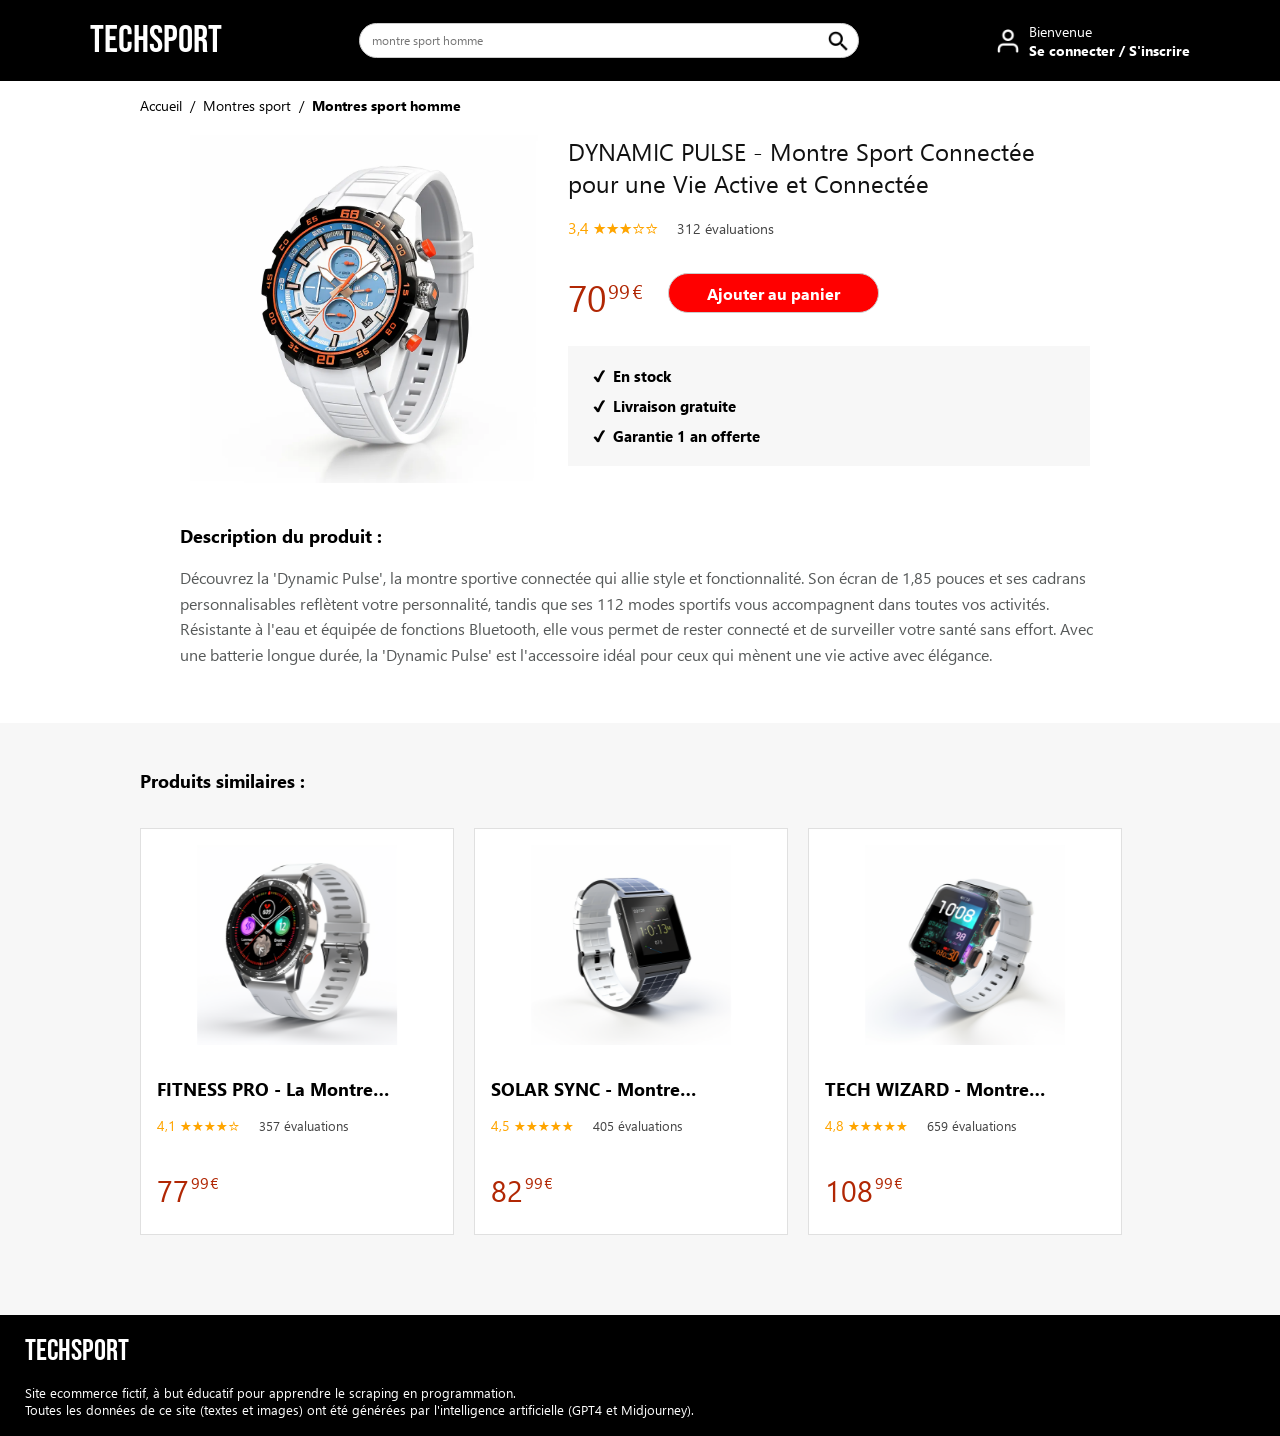

Here is the Python script that generated this plot:
<!DOCTYPE html><html lang="fr"><head><style type="text/css">*[style*='font-family: ".Aqua Kana", monospace']{font-family: monospace !important}
*[style*='font-family: ".Aqua Kana", sans-serif']{font-family: sans-serif !important}
*[style*='font-family: ".Aqua Kana", serif']{font-family: serif !important}
*[style*='font-family: ".Helvetica LT MM", monospace']{font-family: monospace !important}
*[style*='font-family: ".Helvetica LT MM", sans-serif']{font-family: sans-serif !important}
*[style*='font-family: ".Helvetica LT MM", serif']{font-family: serif !important}
*[style*='font-family: ".Times LT MM", monospace']{font-family: monospace !important}
*[style*='font-family: ".Times LT MM", sans-serif']{font-family: sans-serif !important}
*[style*='font-family: ".Times LT MM", serif']{font-family: serif !important}
*[style*='font-family: 18thCentury, monospace']{font-family: monospace !important}
*[style*='font-family: 18thCentury, sans-serif']{font-family: sans-serif !important}
*[style*='font-family: 18thCentury, serif']{font-family: serif !important}
*[style*='font-family: 8514oem, monospace']{font-family: monospace !important}
*[style*='font-family: 8514oem, sans-serif']{font-family: sans-serif !important}
*[style*='font-family: 8514oem, serif']{font-family: serif !important}
*[style*='font-family: "AR BERKLEY", monospace']{font-family: monospace !important}
*[style*='font-family: "AR BERKLEY", sans-serif']{font-family: sans-serif !important}
*[style*='font-family: "AR BERKLEY", serif']{font-family: serif !important}
*[style*='font-family: "AR JULIAN", monospace']{font-family: monospace !important}
*[style*='font-family: "AR JULIAN", sans-serif']{font-family: sans-serif !important}
*[style*='font-family: "AR JULIAN", serif']{font-family: serif !important}
*[style*='font-family: "AR PL UKai CN", monospace']{font-family: monospace !important}
*[style*='font-family: "AR PL UKai CN", sans-serif']{font-family: sans-serif !important}
*[style*='font-family: "AR PL UKai CN", serif']{font-family: serif !important}
*[style*='font-family: "AR PL UMing CN", monospace']{font-family: monospace !important}
*[style*='font-family: "AR PL UMing CN", sans-serif']{font-family: sans-serif !important}
*[style*='font-family: "AR PL UMing CN", serif']{font-family: serif !important}
*[style*='font-family: "AR PL UMing HK", monospace']{font-family: monospace !important}
*[style*='font-family: "AR PL UMing HK", sans-serif']{font-family: sans-serif !important}
*[style*='font-family: "AR PL UMing HK", serif']{font-family: serif !important}
*[style*='font-family: "AR PL UMing TW", monospace']{font-family: monospace !important}
*[style*='font-family: "AR PL UMing TW", sans-serif']{font-family: sans-serif !important}
*[style*='font-family: "AR PL UMing TW", serif']{font-family: serif !important}
*[style*='font-family: "AR PL UMing TW MBE", monospace']{font-family: monospace !important}
*[style*='font-family: "AR PL UMing TW MBE", sans-serif']{font-family: sans-serif !important}
*[style*='font-family: "AR PL UMing TW MBE", serif']{font-family: serif !important}
*[style*='font-family: Aakar, monospace']{font-family: monospace !important}
*[style*='font-family: Aakar, sans-serif']{font-family: sans-serif !important}
*[style*='font-family: Aakar, serif']{font-family: serif !important}
*[style*='font-family: "Abadi MT Condensed Extra Bold", monospace']{font-family: monospace !important}
*[style*='font-family: "Abadi MT Condensed Extra Bold", sans-serif']{font-family: sans-serif !important}
*[style*='font-family: "Abadi MT Condensed Extra Bold", serif']{font-family: serif !important}
*[style*='font-family: "Abadi MT Condensed Light", monospace']{font-family: monospace !important}
*[style*='font-family: "Abadi MT Condensed Light", sans-serif']{font-family: sans-serif !important}
*[style*='font-family: "Abadi MT Condensed Light", serif']{font-family: serif !important}
*[style*='font-family: "Abyssinica SIL", monospace']{font-family: monospace !important}
*[style*='font-family: "Abyssinica SIL", sans-serif']{font-family: sans-serif !important}
*[style*='font-family: "Abyssinica SIL", serif']{font-family: serif !important}
*[style*='font-family: AcmeFont, monospace']{font-family: monospace !important}
*[style*='font-family: AcmeFont, sans-serif']{font-family: sans-serif !important}
*[style*='font-family: AcmeFont, serif']{font-family: serif !important}
*[style*='font-family: "Adobe Arabic", monospace']{font-family: monospace !important}
*[style*='font-family: "Adobe Arabic", sans-serif']{font-family: sans-serif !important}
*[style*='font-family: "Adobe Arabic", serif']{font-family: serif !important}
*[style*='font-family: "Agency FB", monospace']{font-family: monospace !important}
*[style*='font-family: "Agency FB", sans-serif']{font-family: sans-serif !important}
*[style*='font-family: "Agency FB", serif']{font-family: serif !important}
*[style*='font-family: Aharoni, monospace']{font-family: monospace !important}
*[style*='font-family: Aharoni, sans-serif']{font-family: sans-serif !important}
*[style*='font-family: Aharoni, serif']{font-family: serif !important}
*[style*='font-family: "Aharoni Bold", monospace']{font-family: monospace !important}
*[style*='font-family: "Aharoni Bold", sans-serif']{font-family: sans-serif !important}
*[style*='font-family: "Aharoni Bold", serif']{font-family: serif !important}
*[style*='font-family: "Al Bayan", monospace']{font-family: monospace !important}
*[style*='font-family: "Al Bayan", sans-serif']{font-family: sans-serif !important}
*[style*='font-family: "Al Bayan", serif']{font-family: serif !important}
*[style*='font-family: "Al Bayan Bold", monospace']{font-family: monospace !important}
*[style*='font-family: "Al Bayan Bold", sans-serif']{font-family: sans-serif !important}
*[style*='font-family: "Al Bayan Bold", serif']{font-family: serif !important}
*[style*='font-family: "Al Bayan Plain", monospace']{font-family: monospace !important}
*[style*='font-family: "Al Bayan Plain", sans-serif']{font-family: sans-serif !important}
*[style*='font-family: "Al Bayan Plain", serif']{font-family: serif !important}
*[style*='font-family: "Al Nile", monospace']{font-family: monospace !important}
*[style*='font-family: "Al Nile", sans-serif']{font-family: sans-serif !important}
*[style*='font-family: "Al Nile", serif']{font-family: serif !important}
*[style*='font-family: "Al Tarikh", monospace']{font-family: monospace !important}
*[style*='font-family: "Al Tarikh", sans-serif']{font-family: sans-serif !important}
*[style*='font-family: "Al Tarikh", serif']{font-family: serif !important}
*[style*='font-family: Aldhabi, monospace']{font-family: monospace !important}
*[style*='font-family: Aldhabi, sans-serif']{font-family: sans-serif !important}
*[style*='font-family: Aldhabi, serif']{font-family: serif !important}
*[style*='font-family: Alfredo, monospace']{font-family: monospace !important}
*[style*='font-family: Alfredo, sans-serif']{font-family: sans-serif !important}
*[style*='font-family: Alfredo, serif']{font-family: serif !important}
*[style*='font-family: Algerian, monospace']{font-family: monospace !important}
*[style*='font-family: Algerian, sans-serif']{font-family: sans-serif !important}
*[style*='font-family: Algerian, serif']{font-family: serif !important}
*[style*='font-family: "Alien Encounters", monospace']{font-family: monospace !important}
*[style*='font-family: "Alien Encounters", sans-serif']{font-family: sans-serif !important}
*[style*='font-family: "Alien Encounters", serif']{font-family: serif !important}
*[style*='font-family: "Almonte Snow", monospace']{font-family: monospace !important}
*[style*='font-family: "Almonte Snow", sans-serif']{font-family: sans-serif !important}
*[style*='font-family: "Almonte Snow", serif']{font-family: serif !important}
*[style*='font-family: "American Typewriter", monospace']{font-family: monospace !important}
*[style*='font-family: "American Typewriter", sans-serif']{font-family: sans-serif !important}
*[style*='font-family: "American Typewriter", serif']{font-family: serif !important}
*[style*='font-family: "American Typewriter Bold", monospace']{font-family: monospace !important}
*[style*='font-family: "American Typewriter Bold", sans-serif']{font-family: sans-serif !important}
*[style*='font-family: "American Typewriter Bold", serif']{font-family: serif !important}
*[style*='font-family: "American Typewriter Condensed", monospace']{font-family: monospace !important}
*[style*='font-family: "American Typewriter Condensed", sans-serif']{font-family: sans-serif !important}
*[style*='font-family: "American Typewriter Condensed", serif']{font-family: serif !important}
*[style*='font-family: "American Typewriter Light", monospace']{font-family: monospace !important}
*[style*='font-family: "American Typewriter Light", sans-serif']{font-family: sans-serif !important}
*[style*='font-family: "American Typewriter Light", serif']{font-family: serif !important}
*[style*='font-family: Amethyst, monospace']{font-family: monospace !important}
*[style*='font-family: Amethyst, sans-serif']{font-family: sans-serif !important}
*[style*='font-family: Amethyst, serif']{font-family: serif !important}
*[style*='font-family: "Andale Mono", monospace']{font-family: monospace !important}
*[style*='font-family: "Andale Mono", sans-serif']{font-family: sans-serif !important}
*[style*='font-family: "Andale Mono", serif']{font-family: serif !important}
*[style*='font-family: "Andale Mono Version", monospace']{font-family: monospace !important}
*[style*='font-family: "Andale Mono Version", sans-serif']{font-family: sans-serif !important}
*[style*='font-family: "Andale Mono Version", serif']{font-family: serif !important}
*[style*='font-family: Andalus, monospace']{font-family: monospace !important}
*[style*='font-family: Andalus, sans-serif']{font-family: sans-serif !important}
*[style*='font-family: Andalus, serif']{font-family: serif !important}
*[style*='font-family: "Angsana New", monospace']{font-family: "Liberation Serif" !important}
*[style*='font-family: "Angsana New", sans-serif']{font-family: "Liberation Serif" !important}
*[style*='font-family: "Angsana New", serif']{font-family: "Liberation Serif" !important}
*[style*='font-family: AngsanaUPC, monospace']{font-family: monospace !important}
*[style*='font-family: AngsanaUPC, sans-serif']{font-family: sans-serif !important}
*[style*='font-family: AngsanaUPC, serif']{font-family: serif !important}
*[style*='font-family: Ani, monospace']{font-family: monospace !important}
*[style*='font-family: Ani, sans-serif']{font-family: sans-serif !important}
*[style*='font-family: Ani, serif']{font-family: serif !important}
*[style*='font-family: AnjaliOldLipi, monospace']{font-family: monospace !important}
*[style*='font-family: AnjaliOldLipi, sans-serif']{font-family: sans-serif !important}
*[style*='font-family: AnjaliOldLipi, serif']{font-family: serif !important}
*[style*='font-family: Aparajita, monospace']{font-family: monospace !important}
*[style*='font-family: Aparajita, sans-serif']{font-family: sans-serif !important}
*[style*='font-family: Aparajita, serif']{font-family: serif !important}
*[style*='font-family: "Apple Braille", monospace']{font-family: monospace !important}
*[style*='font-family: "Apple Braille", sans-serif']{font-family: sans-serif !important}
*[style*='font-family: "Apple Braille", serif']{font-family: serif !important}
*[style*='font-family: "Apple Braille Outline 6 Dot", monospace']{font-family: monospace !important}
*[style*='font-family: "Apple Braille Outline 6 Dot", sans-serif']{font-family: sans-serif !important}
*[style*='font-family: "Apple Braille Outline 6 Dot", serif']{font-family: serif !important}
*[style*='font-family: "Apple Braille Outline 8 Dot", monospace']{font-family: monospace !important}
*[style*='font-family: "Apple Braille Outline 8 Dot", sans-serif']{font-family: sans-serif !important}
*[style*='font-family: "Apple Braille Outline 8 Dot", serif']{font-family: serif !important}
*[style*='font-family: "Apple Braille Pinpoint 6 Dot", monospace']{font-family: monospace !important}
*[style*='font-family: "Apple Braille Pinpoint 6 Dot", sans-serif']{font-family: sans-serif !important}
*[style*='font-family: "Apple Braille Pinpoint 6 Dot", serif']{font-family: serif !important}
*[style*='font-family: "Apple Braille Pinpoint 8 Dot", monospace']{font-family: monospace !important}
*[style*='font-family: "Apple Braille Pinpoint 8 Dot", sans-serif']{font-family: sans-serif !important}
*[style*='font-family: "Apple Braille Pinpoint 8 Dot", serif']{font-family: serif !important}
*[style*='font-family: "Apple Chancery", monospace']{font-family: monospace !important}
*[style*='font-family: "Apple Chancery", sans-serif']{font-family: sans-serif !important}
*[style*='font-family: "Apple Chancery", serif']{font-family: serif !important}
*[style*='font-family: "Apple Color Emoji", monospace']{font-family: monospace !important}
*[style*='font-family: "Apple Color Emoji", sans-serif']{font-family: sans-serif !important}
*[style*='font-family: "Apple Color Emoji", serif']{font-family: serif !important}
*[style*='font-family: "Apple LiGothic Medium", monospace']{font-family: monospace !important}
*[style*='font-family: "Apple LiGothic Medium", sans-serif']{font-family: sans-serif !important}
*[style*='font-family: "Apple LiGothic Medium", serif']{font-family: serif !important}
*[style*='font-family: "Apple LiSung Light", monospace']{font-family: monospace !important}
*[style*='font-family: "Apple LiSung Light", sans-serif']{font-family: sans-serif !important}
*[style*='font-family: "Apple LiSung Light", serif']{font-family: serif !important}
*[style*='font-family: "Apple SD Gothic Neo", monospace']{font-family: monospace !important}
*[style*='font-family: "Apple SD Gothic Neo", sans-serif']{font-family: sans-serif !important}
*[style*='font-family: "Apple SD Gothic Neo", serif']{font-family: serif !important}
*[style*='font-family: "Apple SD Gothic Neo Regular", monospace']{font-family: monospace !important}
*[style*='font-family: "Apple SD Gothic Neo Regular", sans-serif']{font-family: sans-serif !important}
*[style*='font-family: "Apple SD Gothic Neo Regular", serif']{font-family: serif !important}
*[style*='font-family: "Apple SD GothicNeo ExtraBold", monospace']{font-family: monospace !important}
*[style*='font-family: "Apple SD GothicNeo ExtraBold", sans-serif']{font-family: sans-serif !important}
*[style*='font-family: "Apple SD GothicNeo ExtraBold", serif']{font-family: serif !important}
*[style*='font-family: "Apple Symbols", monospace']{font-family: monospace !important}
*[style*='font-family: "Apple Symbols", sans-serif']{font-family: sans-serif !important}
*[style*='font-family: "Apple Symbols", serif']{font-family: serif !important}
*[style*='font-family: AppleGothic, monospace']{font-family: monospace !important}
*[style*='font-family: AppleGothic, sans-serif']{font-family: sans-serif !important}
*[style*='font-family: AppleGothic, serif']{font-family: serif !important}
*[style*='font-family: "AppleGothic Regular", monospace']{font-family: monospace !important}
*[style*='font-family: "AppleGothic Regular", sans-serif']{font-family: sans-serif !important}
*[style*='font-family: "AppleGothic Regular", serif']{font-family: serif !important}
*[style*='font-family: AppleMyungjo, monospace']{font-family: monospace !important}
*[style*='font-family: AppleMyungjo, sans-serif']{font-family: sans-serif !important}
*[style*='font-family: AppleMyungjo, serif']{font-family: serif !important}
*[style*='font-family: "AppleMyungjo Regular", monospace']{font-family: monospace !important}
*[style*='font-family: "AppleMyungjo Regular", sans-serif']{font-family: sans-serif !important}
*[style*='font-family: "AppleMyungjo Regular", serif']{font-family: serif !important}
*[style*='font-family: AquaKana, monospace']{font-family: monospace !important}
*[style*='font-family: AquaKana, sans-serif']{font-family: sans-serif !important}
*[style*='font-family: AquaKana, serif']{font-family: serif !important}
*[style*='font-family: "Arabic Transparent", monospace']{font-family: monospace !important}
*[style*='font-family: "Arabic Transparent", sans-serif']{font-family: sans-serif !important}
*[style*='font-family: "Arabic Transparent", serif']{font-family: serif !important}
*[style*='font-family: "Arabic Typesetting", monospace']{font-family: "Liberation Serif" !important}
*[style*='font-family: "Arabic Typesetting", sans-serif']{font-family: "Liberation Serif" !important}
*[style*='font-family: "Arabic Typesetting", serif']{font-family: "Liberation Serif" !important}
*[style*='font-family: Arial, monospace']{font-family: "Liberation Serif" !important}
*[style*='font-family: Arial, sans-serif']{font-family: "Liberation Serif" !important}
*[style*='font-family: Arial, serif']{font-family: "Liberation Serif" !important}
*[style*='font-family: "Arial Baltic", monospace']{font-family: monospace !important}
*[style*='font-family: "Arial Baltic", sans-serif']{font-family: sans-serif !important}
*[style*='font-family: "Arial Baltic", serif']{font-family: serif !important}
*[style*='font-family: "Arial Black", monospace']{font-family: "Liberation Serif" !important}
*[style*='font-family: "Arial Black", sans-serif']{font-family: "Liberation Serif" !important}
*[style*='font-family: "Arial Black", serif']{font-family: "Liberation Serif" !important}
*[style*='font-family: "Arial Bold", monospace']{font-family: monospace !important}
*[style*='font-family: "Arial Bold", sans-serif']{font-family: sans-serif !important}
*[style*='font-family: "Arial Bold", serif']{font-family: serif !important}
*[style*='font-family: "Arial Bold Italic", monospace']{font-family: monospace !important}
*[style*='font-family: "Arial Bold Italic", sans-serif']{font-family: sans-serif !important}
*[style*='font-family: "Arial Bold Italic", serif']{font-family: serif !important}
*[style*='font-family: "Arial CE", monospace']{font-family: monospace !important}
*[style*='font-family: "Arial CE", sans-serif']{font-family: sans-serif !important}
*[style*='font-family: "Arial CE", serif']{font-family: serif !important}
*[style*='font-family: "Arial CYR", monospace']{font-family: monospace !important}
*[style*='font-family: "Arial CYR", sans-serif']{font-family: sans-serif !important}
*[style*='font-family: "Arial CYR", serif']{font-family: serif !important}
*[style*='font-family: "Arial Greek", monospace']{font-family: monospace !important}
*[style*='font-family: "Arial Greek", sans-serif']{font-family: sans-serif !important}
*[style*='font-family: "Arial Greek", serif']{font-family: serif !important}
*[style*='font-family: "Arial Hebrew", monospace']{font-family: monospace !important}
*[style*='font-family: "Arial Hebrew", sans-serif']{font-family: sans-serif !important}
*[style*='font-family: "Arial Hebrew", serif']{font-family: serif !important}
*[style*='font-family: "Arial Hebrew Bold", monospace']{font-family: monospace !important}
*[style*='font-family: "Arial Hebrew Bold", sans-serif']{font-family: sans-serif !important}
*[style*='font-family: "Arial Hebrew Bold", serif']{font-family: serif !important}
*[style*='font-family: "Arial Italic", monospace']{font-family: monospace !important}
*[style*='font-family: "Arial Italic", sans-serif']{font-family: sans-serif !important}
*[style*='font-family: "Arial Italic", serif']{font-family: serif !important}
*[style*='font-family: "Arial Narrow", monospace']{font-family: "Liberation Serif" !important}
*[style*='font-family: "Arial Narrow", sans-serif']{font-family: "Liberation Serif" !important}
*[style*='font-family: "Arial Narrow", serif']{font-family: "Liberation Serif" !important}
*[style*='font-family: "Arial Narrow Bold", monospace']{font-family: monospace !important}
*[style*='font-family: "Arial Narrow Bold", sans-serif']{font-family: sans-serif !important}
*[style*='font-family: "Arial Narrow Bold", serif']{font-family: serif !important}
*[style*='font-family: "Arial Narrow Bold Italic", monospace']{font-family: monospace !important}
*[style*='font-family: "Arial Narrow Bold Italic", sans-serif']{font-family: sans-serif !important}
*[style*='font-family: "Arial Narrow Bold Italic", serif']{font-family: serif !important}
*[style*='font-family: "Arial Narrow Italic", monospace']{font-family: monospace !important}
*[style*='font-family: "Arial Narrow Italic", sans-serif']{font-family: sans-serif !important}
*[style*='font-family: "Arial Narrow Italic", serif']{font-family: serif !important}
*[style*='font-family: "Arial Rounded Bold", monospace']{font-family: monospace !important}
*[style*='font-family: "Arial Rounded Bold", sans-serif']{font-family: sans-serif !important}
*[style*='font-family: "Arial Rounded Bold", serif']{font-family: serif !important}
*[style*='font-family: "Arial Rounded MT Bold", monospace']{font-family: monospace !important}
*[style*='font-family: "Arial Rounded MT Bold", sans-serif']{font-family: sans-serif !important}
*[style*='font-family: "Arial Rounded MT Bold", serif']{font-family: serif !important}
*[style*='font-family: "Arial TUR", monospace']{font-family: monospace !important}
*[style*='font-family: "Arial TUR", sans-serif']{font-family: sans-serif !important}
*[style*='font-family: "Arial TUR", serif']{font-family: serif !important}
*[style*='font-family: "Arial Unicode MS", monospace']{font-family: monospace !important}
*[style*='font-family: "Arial Unicode MS", sans-serif']{font-family: sans-serif !important}
*[style*='font-family: "Arial Unicode MS", serif']{font-family: serif !important}
*[style*='font-family: ArialHB, monospace']{font-family: monospace !important}
*[style*='font-family: ArialHB, sans-serif']{font-family: sans-serif !important}
*[style*='font-family: ArialHB, serif']{font-family: serif !important}
*[style*='font-family: Arimo, monospace']{font-family: monospace !important}
*[style*='font-family: Arimo, sans-serif']{font-family: sans-serif !important}
*[style*='font-family: Arimo, serif']{font-family: serif !important}
*[style*='font-family: Asimov, monospace']{font-family: monospace !important}
*[style*='font-family: Asimov, sans-serif']{font-family: sans-serif !important}
*[style*='font-family: Asimov, serif']{font-family: serif !important}
*[style*='font-family: Autumn, monospace']{font-family: monospace !important}
*[style*='font-family: Autumn, sans-serif']{font-family: sans-serif !important}
*[style*='font-family: Autumn, serif']{font-family: serif !important}
*[style*='font-family: Avenir, monospace']{font-family: monospace !important}
*[style*='font-family: Avenir, sans-serif']{font-family: sans-serif !important}
*[style*='font-family: Avenir, serif']{font-family: serif !important}
*[style*='font-family: "Avenir Black", monospace']{font-family: monospace !important}
*[style*='font-family: "Avenir Black", sans-serif']{font-family: sans-serif !important}
*[style*='font-family: "Avenir Black", serif']{font-family: serif !important}
*[style*='font-family: "Avenir Book", monospace']{font-family: monospace !important}
*[style*='font-family: "Avenir Book", sans-serif']{font-family: sans-serif !important}
*[style*='font-family: "Avenir Book", serif']{font-family: serif !important}
*[style*='font-family: "Avenir Next", monospace']{font-family: monospace !important}
*[style*='font-family: "Avenir Next", sans-serif']{font-family: sans-serif !important}
*[style*='font-family: "Avenir Next", serif']{font-family: serif !important}
*[style*='font-family: "Avenir Next Bold", monospace']{font-family: monospace !important}
*[style*='font-family: "Avenir Next Bold", sans-serif']{font-family: sans-serif !important}
*[style*='font-family: "Avenir Next Bold", serif']{font-family: serif !important}
*[style*='font-family: "Avenir Next Condensed", monospace']{font-family: monospace !important}
*[style*='font-family: "Avenir Next Condensed", sans-serif']{font-family: sans-serif !important}
*[style*='font-family: "Avenir Next Condensed", serif']{font-family: serif !important}
*[style*='font-family: "Avenir Next Condensed Bold", monospace']{font-family: monospace !important}
*[style*='font-family: "Avenir Next Condensed Bold", sans-serif']{font-family: sans-serif !important}
*[style*='font-family: "Avenir Next Condensed Bold", serif']{font-family: serif !important}
*[style*='font-family: "Avenir Next Demi Bold", monospace']{font-family: monospace !important}
*[style*='font-family: "Avenir Next Demi Bold", sans-serif']{font-family: sans-serif !important}
*[style*='font-family: "Avenir Next Demi Bold", serif']{font-family: serif !important}
*[style*='font-family: "Avenir Next Heavy", monospace']{font-family: monospace !important}
*[style*='font-family: "Avenir Next Heavy", sans-serif']{font-family: sans-serif !important}
*[style*='font-family: "Avenir Next Heavy", serif']{font-family: serif !important}
*[style*='font-family: "Avenir Next Regular", monospace']{font-family: monospace !important}
*[style*='font-family: "Avenir Next Regular", sans-serif']{font-family: sans-serif !important}
*[style*='font-family: "Avenir Next Regular", serif']{font-family: serif !important}
*[style*='font-family: "Avenir Roman", monospace']{font-family: monospace !important}
*[style*='font-family: "Avenir Roman", sans-serif']{font-family: sans-serif !important}
*[style*='font-family: "Avenir Roman", serif']{font-family: serif !important}
*[style*='font-family: Ayuthaya, monospace']{font-family: monospace !important}
*[style*='font-family: Ayuthaya, sans-serif']{font-family: sans-serif !important}
*[style*='font-family: Ayuthaya, serif']{font-family: serif !important}
*[style*='font-family: "BN Jinx", monospace']{font-family: monospace !important}
*[style*='font-family: "BN Jinx", sans-serif']{font-family: sans-serif !important}
*[style*='font-family: "BN Jinx", serif']{font-family: serif !important}
*[style*='font-family: "BN Machine", monospace']{font-family: monospace !important}
*[style*='font-family: "BN Machine", sans-serif']{font-family: sans-serif !important}
*[style*='font-family: "BN Machine", serif']{font-family: serif !important}
*[style*='font-family: "BOUTON International Symbols", monospace']{font-family: monospace !important}
*[style*='font-family: "BOUTON International Symbols", sans-serif']{font-family: sans-serif !important}
*[style*='font-family: "BOUTON International Symbols", serif']{font-family: serif !important}
*[style*='font-family: "Baby Kruffy", monospace']{font-family: monospace !important}
*[style*='font-family: "Baby Kruffy", sans-serif']{font-family: sans-serif !important}
*[style*='font-family: "Baby Kruffy", serif']{font-family: serif !important}
*[style*='font-family: Baghdad, monospace']{font-family: monospace !important}
*[style*='font-family: Baghdad, sans-serif']{font-family: sans-serif !important}
*[style*='font-family: Baghdad, serif']{font-family: serif !important}
*[style*='font-family: Bahnschrift, monospace']{font-family: "Liberation Serif" !important}
*[style*='font-family: Bahnschrift, sans-serif']{font-family: "Liberation Serif" !important}
*[style*='font-family: Bahnschrift, serif']{font-family: "Liberation Serif" !important}
*[style*='font-family: Balthazar, monospace']{font-family: monospace !important}
*[style*='font-family: Balthazar, sans-serif']{font-family: sans-serif !important}
*[style*='font-family: Balthazar, serif']{font-family: serif !important}
*[style*='font-family: "Bangla MN", monospace']{font-family: monospace !important}
*[style*='font-family: "Bangla MN", sans-serif']{font-family: sans-serif !important}
*[style*='font-family: "Bangla MN", serif']{font-family: serif !important}
*[style*='font-family: "Bangla MN Bold", monospace']{font-family: monospace !important}
*[style*='font-family: "Bangla MN Bold", sans-serif']{font-family: sans-serif !important}
*[style*='font-family: "Bangla MN Bold", serif']{font-family: serif !important}
*[style*='font-family: "Bangla Sangam MN", monospace']{font-family: monospace !important}
*[style*='font-family: "Bangla Sangam MN", sans-serif']{font-family: sans-serif !important}
*[style*='font-family: "Bangla Sangam MN", serif']{font-family: serif !important}
*[style*='font-family: "Bangla Sangam MN Bold", monospace']{font-family: monospace !important}
*[style*='font-family: "Bangla Sangam MN Bold", sans-serif']{font-family: sans-serif !important}
*[style*='font-family: "Bangla Sangam MN Bold", serif']{font-family: serif !important}
*[style*='font-family: Baskerville, monospace']{font-family: "Liberation Serif" !important}
*[style*='font-family: Baskerville, sans-serif']{font-family: "Liberation Serif" !important}
*[style*='font-family: Baskerville, serif']{font-family: "Liberation Serif" !important}
*[style*='font-family: "Baskerville Bold", monospace']{font-family: monospace !important}
*[style*='font-family: "Baskerville Bold", sans-serif']{font-family: sans-serif !important}
*[style*='font-family: "Baskerville Bold", serif']{font-family: serif !important}
*[style*='font-family: "Baskerville Bold Italic", monospace']{font-family: monospace !important}
*[style*='font-family: "Baskerville Bold Italic", sans-serif']{font-family: sans-serif !important}
*[style*='font-family: "Baskerville Bold Italic", serif']{font-family: serif !important}
*[style*='font-family: "Baskerville Old Face", monospace']{font-family: "Liberation Serif" !important}
*[style*='font-family: "Baskerville Old Face", sans-serif']{font-family: "Liberation Serif" !important}
*[style*='font-family: "Baskerville Old Face", serif']{font-family: "Liberation Serif" !important}
*[style*='font-family: "Baskerville SemiBold", monospace']{font-family: monospace !important}
*[style*='font-family: "Baskerville SemiBold", sans-serif']{font-family: sans-serif !important}
*[style*='font-family: "Baskerville SemiBold", serif']{font-family: serif !important}
*[style*='font-family: "Baskerville SemiBold Italic", monospace']{font-family: monospace !important}
*[style*='font-family: "Baskerville SemiBold Italic", sans-serif']{font-family: sans-serif !important}
*[style*='font-family: "Baskerville SemiBold Italic", serif']{font-family: serif !important}
*[style*='font-family: Bastion, monospace']{font-family: monospace !important}
*[style*='font-family: Bastion, sans-serif']{font-family: sans-serif !important}
*[style*='font-family: Bastion, serif']{font-family: serif !important}
*[style*='font-family: Batang, monospace']{font-family: "Liberation Serif" !important}
*[style*='font-family: Batang, sans-serif']{font-family: "Liberation Serif" !important}
*[style*='font-family: Batang, serif']{font-family: "Liberation Serif" !important}
*[style*='font-family: BatangChe, monospace']{font-family: "Liberation Serif" !important}
*[style*='font-family: BatangChe, sans-serif']{font-family: "Liberation Serif" !important}
*[style*='font-family: BatangChe, serif']{font-family: "Liberation Serif" !important}
*[style*='font-family: "Bauhaus 93", monospace']{font-family: "Liberation Serif" !important}
*[style*='font-family: "Bauhaus 93", sans-serif']{font-family: "Liberation Serif" !important}
*[style*='font-family: "Bauhaus 93", serif']{font-family: "Liberation Serif" !important}
*[style*='font-family: Beirut, monospace']{font-family: monospace !important}
*[style*='font-family: Beirut, sans-serif']{font-family: sans-serif !important}
*[style*='font-family: Beirut, serif']{font-family: serif !important}
*[style*='font-family: "Bell MT", monospace']{font-family: monospace !important}
*[style*='font-family: "Bell MT", sans-serif']{font-family: sans-serif !important}
*[style*='font-family: "Bell MT", serif']{font-family: serif !important}
*[style*='font-family: "Bell MT Bold", monospace']{font-family: monospace !important}
*[style*='font-family: "Bell MT Bold", sans-serif']{font-family: sans-serif !important}
*[style*='font-family: "Bell MT Bold", serif']{font-family: serif !important}
*[style*='font-family: "Bell MT Italic", monospace']{font-family: monospace !important}
*[style*='font-family: "Bell MT Italic", sans-serif']{font-family: sans-serif !important}
*[style*='font-family: "Bell MT Italic", serif']{font-family: serif !important}
*[style*='font-family: Bellerose, monospace']{font-family: monospace !important}
*[style*='font-family: Bellerose, sans-serif']{font-family: sans-serif !important}
*[style*='font-family: Bellerose, serif']{font-family: serif !important}
*[style*='font-family: "Berlin Sans FB", monospace']{font-family: monospace !important}
*[style*='font-family: "Berlin Sans FB", sans-serif']{font-family: sans-serif !important}
*[style*='font-family: "Berlin Sans FB", serif']{font-family: serif !important}
*[style*='font-family: "Berlin Sans FB Demi", monospace']{font-family: monospace !important}
*[style*='font-family: "Berlin Sans FB Demi", sans-serif']{font-family: sans-serif !important}
*[style*='font-family: "Berlin Sans FB Demi", serif']{font-family: serif !important}
*[style*='font-family: "Bernard MT Condensed", monospace']{font-family: monospace !important}
*[style*='font-family: "Bernard MT Condensed", sans-serif']{font-family: sans-serif !important}
*[style*='font-family: "Bernard MT Condensed", serif']{font-family: serif !important}
*[style*='font-family: BiauKai, monospace']{font-family: monospace !important}
*[style*='font-family: BiauKai, sans-serif']{font-family: sans-serif !important}
*[style*='font-family: BiauKai, serif']{font-family: serif !important}
*[style*='font-family: "Big Caslon", monospace']{font-family: "Liberation Serif" !important}
*[style*='font-family: "Big Caslon", sans-serif']{font-family: "Liberation Serif" !important}
*[style*='font-family: "Big Caslon", serif']{font-family: "Liberation Serif" !important}
*[style*='font-family: "Big Caslon Medium", monospace']{font-family: monospace !important}
*[style*='font-family: "Big Caslon Medium", sans-serif']{font-family: sans-serif !important}
*[style*='font-family: "Big Caslon Medium", serif']{font-family: serif !important}
*[style*='font-family: "Birch Std", monospace']{font-family: monospace !important}
*[style*='font-family: "Birch Std", sans-serif']{font-family: sans-serif !important}
*[style*='font-family: "Birch Std", serif']{font-family: serif !important}
*[style*='font-family: "Bitstream Charter", monospace']{font-family: monospace !important}
*[style*='font-family: "Bitstream Charter", sans-serif']{font-family: sans-serif !important}
*[style*='font-family: "Bitstream Charter", serif']{font-family: serif !important}
*[style*='font-family: "Bitstream Vera Sans", monospace']{font-family: monospace !important}
*[style*='font-family: "Bitstream Vera Sans", sans-serif']{font-family: sans-serif !important}
*[style*='font-family: "Bitstream Vera Sans", serif']{font-family: serif !important}
*[style*='font-family: "Blackadder ITC", monospace']{font-family: "Liberation Serif" !important}
*[style*='font-family: "Blackadder ITC", sans-serif']{font-family: "Liberation Serif" !important}
*[style*='font-family: "Blackadder ITC", serif']{font-family: "Liberation Serif" !important}
*[style*='font-family: "Blackoak Std", monospace']{font-family: monospace !important}
*[style*='font-family: "Blackoak Std", sans-serif']{font-family: sans-serif !important}
*[style*='font-family: "Blackoak Std", serif']{font-family: serif !important}
*[style*='font-family: Bobcat, monospace']{font-family: monospace !important}
*[style*='font-family: Bobcat, sans-serif']{font-family: sans-serif !important}
*[style*='font-family: Bobcat, serif']{font-family: serif !important}
*[style*='font-family: "Bodoni 72", monospace']{font-family: monospace !important}
*[style*='font-family: "Bodoni 72", sans-serif']{font-family: sans-serif !important}
*[style*='font-family: "Bodoni 72", serif']{font-family: serif !important}
*[style*='font-family: "Bodoni MT", monospace']{font-family: "Liberation Serif" !important}
*[style*='font-family: "Bodoni MT", sans-serif']{font-family: "Liberation Serif" !important}
*[style*='font-family: "Bodoni MT", serif']{font-family: "Liberation Serif" !important}
*[style*='font-family: "Bodoni MT Black", monospace']{font-family: monospace !important}
*[style*='font-family: "Bodoni MT Black", sans-serif']{font-family: sans-serif !important}
*[style*='font-family: "Bodoni MT Black", serif']{font-family: serif !important}
*[style*='font-family: "Bodoni MT Poster Compressed", monospace']{font-family: "Liberation Serif" !important}
*[style*='font-family: "Bodoni MT Poster Compressed", sans-serif']{font-family: "Liberation Serif" !important}
*[style*='font-family: "Bodoni MT Poster Compressed", serif']{font-family: "Liberation Serif" !important}
*[style*='font-family: "Bodoni Ornaments", monospace']{font-family: monospace !important}
*[style*='font-family: "Bodoni Ornaments", sans-serif']{font-family: sans-serif !important}
*[style*='font-family: "Bodoni Ornaments", serif']{font-family: serif !important}
*[style*='font-family: BolsterBold, monospace']{font-family: monospace !important}
*[style*='font-family: BolsterBold, sans-serif']{font-family: sans-serif !important}
*[style*='font-family: BolsterBold, serif']{font-family: serif !important}
*[style*='font-family: "Book Antiqua", monospace']{font-family: monospace !important}
*[style*='font-family: "Book Antiqua", sans-serif']{font-family: sans-serif !important}
*[style*='font-family: "Book Antiqua", serif']{font-family: serif !important}
*[style*='font-family: "Book Antiqua Bold", monospace']{font-family: monospace !important}
*[style*='font-family: "Book Antiqua Bold", sans-serif']{font-family: sans-serif !important}
*[style*='font-family: "Book Antiqua Bold", serif']{font-family: serif !important}
*[style*='font-family: "Bookman Old Style", monospace']{font-family: monospace !important}
*[style*='font-family: "Bookman Old Style", sans-serif']{font-family: sans-serif !important}
*[style*='font-family: "Bookman Old Style", serif']{font-family: serif !important}
*[style*='font-family: "Bookman Old Style Bold", monospace']{font-family: monospace !important}
*[style*='font-family: "Bookman Old Style Bold", sans-serif']{font-family: sans-serif !important}
*[style*='font-family: "Bookman Old Style Bold", serif']{font-family: serif !important}
*[style*='font-family: "Bookshelf Symbol 7", monospace']{font-family: monospace !important}
*[style*='font-family: "Bookshelf Symbol 7", sans-serif']{font-family: sans-serif !important}
*[style*='font-family: "Bookshelf Symbol 7", serif']{font-family: serif !important}
*[style*='font-family: Borealis, monospace']{font-family: monospace !important}
*[style*='font-family: Borealis, sans-serif']{font-family: sans-serif !important}
*[style*='font-family: Borealis, serif']{font-family: serif !important}
*[style*='font-family: "Bradley Hand", monospace']{font-family: monospace !important}
*[style*='font-family: "Bradley Hand", sans-serif']{font-family: sans-serif !important}
*[style*='font-family: "Bradley Hand", serif']{font-family: serif !important}
*[style*='font-family: "Bradley Hand ITC", monospace']{font-family: monospace !important}
*[style*='font-family: "Bradley Hand ITC", sans-serif']{font-family: sans-serif !important}
*[style*='font-family: "Bradley Hand ITC", serif']{font-family: serif !important}
*[style*='font-family: Braggadocio, monospace']{font-family: monospace !important}
*[style*='font-family: Braggadocio, sans-serif']{font-family: sans-serif !important}
*[style*='font-family: Braggadocio, serif']{font-family: serif !important}
*[style*='font-family: Brandish, monospace']{font-family: monospace !important}
*[style*='font-family: Brandish, sans-serif']{font-family: sans-serif !important}
*[style*='font-family: Brandish, serif']{font-family: serif !important}
*[style*='font-family: "Britannic Bold", monospace']{font-family: "Liberation Serif" !important}
*[style*='font-family: "Britannic Bold", sans-serif']{font-family: "Liberation Serif" !important}
*[style*='font-family: "Britannic Bold", serif']{font-family: "Liberation Serif" !important}
*[style*='font-family: Broadway, monospace']{font-family: monospace !important}
*[style*='font-family: Broadway, sans-serif']{font-family: sans-serif !important}
*[style*='font-family: Broadway, serif']{font-family: serif !important}
*[style*='font-family: "Browallia New", monospace']{font-family: monospace !important}
*[style*='font-family: "Browallia New", sans-serif']{font-family: sans-serif !important}
*[style*='font-family: "Browallia New", serif']{font-family: serif !important}
*[style*='font-family: BrowalliaUPC, monospace']{font-family: monospace !important}
*[style*='font-family: BrowalliaUPC, sans-serif']{font-family: sans-serif !important}
*[style*='font-family: BrowalliaUPC, serif']{font-family: serif !important}
*[style*='font-family: "Brush Script", monospace']{font-family: monospace !important}
*[style*='font-family: "Brush Script", sans-serif']{font-family: sans-serif !important}
*[style*='font-family: "Brush Script", serif']{font-family: serif !important}
*[style*='font-family: "Brush Script MT", monospace']{font-family: monospace !important}
*[style*='font-family: "Brush Script MT", sans-serif']{font-family: sans-serif !important}
*[style*='font-family: "Brush Script MT", serif']{font-family: serif !important}
*[style*='font-family: "Brush Script MT Italic", monospace']{font-family: monospace !important}
*[style*='font-family: "Brush Script MT Italic", sans-serif']{font-family: sans-serif !important}
*[style*='font-family: "Brush Script MT Italic", serif']{font-family: serif !important}
*[style*='font-family: "Brush Script Std", monospace']{font-family: monospace !important}
*[style*='font-family: "Brush Script Std", sans-serif']{font-family: sans-serif !important}
*[style*='font-family: "Brush Script Std", serif']{font-family: serif !important}
*[style*='font-family: Brussels, monospace']{font-family: monospace !important}
*[style*='font-family: Brussels, sans-serif']{font-family: sans-serif !important}
*[style*='font-family: Brussels, serif']{font-family: serif !important}
*[style*='font-family: Calibri, monospace']{font-family: "Liberation Serif" !important}
*[style*='font-family: Calibri, sans-serif']{font-family: "Liberation Serif" !important}
*[style*='font-family: Calibri, serif']{font-family: "Liberation Serif" !important}
*[style*='font-family: "Calibri Bold", monospace']{font-family: monospace !important}
*[style*='font-family: "Calibri Bold", sans-serif']{font-family: sans-serif !important}
*[style*='font-family: "Calibri Bold", serif']{font-family: serif !important}
*[style*='font-family: "Calibri Light", monospace']{font-family: "Liberation Serif" !important}
*[style*='font-family: "Calibri Light", sans-serif']{font-family: "Liberation Serif" !important}
*[style*='font-family: "Calibri Light", serif']{font-family: "Liberation Serif" !important}
*[style*='font-family: "Californian FB", monospace']{font-family: monospace !important}
*[style*='font-family: "Californian FB", sans-serif']{font-family: sans-serif !important}
*[style*='font-family: "Californian FB", serif']{font-family: serif !important}
*[style*='font-family: "Calisto MT", monospace']{font-family: monospace !important}
*[style*='font-family: "Calisto MT", sans-serif']{font-family: sans-serif !important}
*[style*='font-family: "Calisto MT", serif']{font-family: serif !important}
*[style*='font-family: "Calisto MT Bold", monospace']{font-family: monospace !important}
*[style*='font-family: "Calisto MT Bold", sans-serif']{font-family: sans-serif !important}
*[style*='font-family: "Calisto MT Bold", serif']{font-family: serif !important}
*[style*='font-family: Calligraphic, monospace']{font-family: monospace !important}
*[style*='font-family: Calligraphic, sans-serif']{font-family: sans-serif !important}
*[style*='font-family: Calligraphic, serif']{font-family: serif !important}
*[style*='font-family: Calvin, monospace']{font-family: monospace !important}
*[style*='font-family: Calvin, sans-serif']{font-family: sans-serif !important}
*[style*='font-family: Calvin, serif']{font-family: serif !important}
*[style*='font-family: Cambria, monospace']{font-family: "Liberation Serif" !important}
*[style*='font-family: Cambria, sans-serif']{font-family: "Liberation Serif" !important}
*[style*='font-family: Cambria, serif']{font-family: "Liberation Serif" !important}
*[style*='font-family: "Cambria Bold", monospace']{font-family: monospace !important}
*[style*='font-family: "Cambria Bold", sans-serif']{font-family: sans-serif !important}
*[style*='font-family: "Cambria Bold", serif']{font-family: serif !important}
*[style*='font-family: "Cambria Math", monospace']{font-family: "Liberation Serif" !important}
*[style*='font-family: "Cambria Math", sans-serif']{font-family: "Liberation Serif" !important}
*[style*='font-family: "Cambria Math", serif']{font-family: "Liberation Serif" !important}
*[style*='font-family: Candara, monospace']{font-family: "Liberation Serif" !important}
*[style*='font-family: Candara, sans-serif']{font-family: "Liberation Serif" !important}
*[style*='font-family: Candara, serif']{font-family: "Liberation Serif" !important}
*[style*='font-family: "Candara Bold", monospace']{font-family: monospace !important}
*[style*='font-family: "Candara Bold", sans-serif']{font-family: sans-serif !important}
*[style*='font-family: "Candara Bold", serif']{font-family: serif !important}
*[style*='font-family: Candles, monospace']{font-family: monospace !important}
*[style*='font-family: Candles, sans-serif']{font-family: sans-serif !important}
*[style*='font-family: Candles, serif']{font-family: serif !important}
*[style*='font-family: "Carrois Gothic SC", monospace']{font-family: monospace !important}
*[style*='font-family: "Carrois Gothic SC", sans-serif']{font-family: sans-serif !important}
*[style*='font-family: "Carrois Gothic SC", serif']{font-family: serif !important}
*[style*='font-family: Castellar, monospace']{font-family: monospace !important}
*[style*='font-family: Castellar, sans-serif']{font-family: sans-serif !important}
*[style*='font-family: Castellar, serif']{font-family: serif !important}
*[style*='font-family: Centaur, monospace']{font-family: monospace !important}
*[style*='font-family: Centaur, sans-serif']{font-family: sans-serif !important}
*[style*='font-family: Centaur, serif']{font-family: serif !important}
*[style*='font-family: Century, monospace']{font-family: monospace !important}
*[style*='font-family: Century, sans-serif']{font-family: sans-serif !important}
*[style*='font-family: Century, serif']{font-family: serif !important}
*[style*='font-family: "Century Gothic", monospace']{font-family: monospace !important}
*[style*='font-family: "Century Gothic", sans-serif']{font-family: sans-serif !important}
*[style*='font-family: "Century Gothic", serif']{font-family: serif !important}
*[style*='font-family: "Century Gothic Bold", monospace']{font-family: monospace !important}
*[style*='font-family: "Century Gothic Bold", sans-serif']{font-family: sans-serif !important}
*[style*='font-family: "Century Gothic Bold", serif']{font-family: serif !important}
*[style*='font-family: "Century Schoolbook", monospace']{font-family: monospace !important}
*[style*='font-family: "Century Schoolbook", sans-serif']{font-family: sans-serif !important}
*[style*='font-family: "Century Schoolbook", serif']{font-family: serif !important}
*[style*='font-family: "Century Schoolbook Bold", monospace']{font-family: monospace !important}
*[style*='font-family: "Century Schoolbook Bold", sans-serif']{font-family: sans-serif !important}
*[style*='font-family: "Century Schoolbook Bold", serif']{font-family: serif !important}
*[style*='font-family: "Century Schoolbook L", monospace']{font-family: monospace !important}
*[style*='font-family: "Century Schoolbook L", sans-serif']{font-family: sans-serif !important}
*[style*='font-family: "Century Schoolbook L", serif']{font-family: serif !important}
*[style*='font-family: Chalkboard, monospace']{font-family: monospace !important}
*[style*='font-family: Chalkboard, sans-serif']{font-family: sans-serif !important}
*[style*='font-family: Chalkboard, serif']{font-family: serif !important}
*[style*='font-family: "Chalkboard Bold", monospace']{font-family: monospace !important}
*[style*='font-family: "Chalkboard Bold", sans-serif']{font-family: sans-serif !important}
*[style*='font-family: "Chalkboard Bold", serif']{font-family: serif !important}
*[style*='font-family: "Chalkboard SE", monospace']{font-family: monospace !important}
*[style*='font-family: "Chalkboard SE", sans-serif']{font-family: sans-serif !important}
*[style*='font-family: "Chalkboard SE", serif']{font-family: serif !important}
*[style*='font-family: "Chalkboard SE Bold", monospace']{font-family: monospace !important}
*[style*='font-family: "Chalkboard SE Bold", sans-serif']{font-family: sans-serif !important}
*[style*='font-family: "Chalkboard SE Bold", serif']{font-family: serif !important}
*[style*='font-family: ChalkboardBold, monospace']{font-family: monospace !important}
*[style*='font-family: ChalkboardBold, sans-serif']{font-family: sans-serif !important}
*[style*='font-family: ChalkboardBold, serif']{font-family: serif !important}
*[style*='font-family: Chalkduster, monospace']{font-family: "Liberation Serif" !important}
*[style*='font-family: Chalkduster, sans-serif']{font-family: "Liberation Serif" !important}
*[style*='font-family: Chalkduster, serif']{font-family: "Liberation Serif" !important}
*[style*='font-family: Chandas, monospace']{font-family: monospace !important}
*[style*='font-family: Chandas, sans-serif']{font-family: sans-serif !important}
*[style*='font-family: Chandas, serif']{font-family: serif !important}
*[style*='font-family: "Chaparral Pro", monospace']{font-family: monospace !important}
*[style*='font-family: "Chaparral Pro", sans-serif']{font-family: sans-serif !important}
*[style*='font-family: "Chaparral Pro", serif']{font-family: serif !important}
*[style*='font-family: "Chaparral Pro Light", monospace']{font-family: monospace !important}
*[style*='font-family: "Chaparral Pro Light", sans-serif']{font-family: sans-serif !important}
*[style*='font-family: "Chaparral Pro Light", serif']{font-family: serif !important}
*[style*='font-family: "Charlemagne Std", monospace']{font-family: monospace !important}
*[style*='font-family: "Charlemagne Std", sans-serif']{font-family: sans-serif !important}
*[style*='font-family: "Charlemagne Std", serif']{font-family: serif !important}
*[style*='font-family: Charter, monospace']{font-family: monospace !important}
*[style*='font-family: Charter, sans-serif']{font-family: sans-serif !important}
*[style*='font-family: Charter, serif']{font-family: serif !important}
*[style*='font-family: Chilanka, monospace']{font-family: monospace !important}
*[style*='font-family: Chilanka, sans-serif']{font-family: sans-serif !important}
*[style*='font-family: Chilanka, serif']{font-family: serif !important}
*[style*='font-family: Chiller, monospace']{font-family: monospace !important}
*[style*='font-family: Chiller, sans-serif']{font-family: sans-serif !important}
*[style*='font-family: Chiller, serif']{font-family: serif !important}
*[style*='font-family: Chinyen, monospace']{font-family: monospace !important}
*[style*='font-family: Chinyen, sans-serif']{font-family: sans-serif !important}
*[style*='font-family: Chinyen, serif']{font-family: serif !important}
*[style*='font-family: Clarendon, monospace']{font-family: monospace !important}
*[style*='font-family: Clarendon, sans-serif']{font-family: sans-serif !important}
*[style*='font-family: Clarendon, serif']{font-family: serif !important}
*[style*='font-family: Cochin, monospace']{font-family: "Liberation Serif" !important}
*[style*='font-family: Cochin, sans-serif']{font-family: "Liberation Serif" !important}
*[style*='font-family: Cochin, serif']{font-family: "Liberation Serif" !important}
*[style*='font-family: "Cochin Bold", monospace']{font-family: monospace !important}
*[style*='font-family: "Cochin Bold", sans-serif']{font-family: sans-serif !important}
*[style*='font-family: "Cochin Bold", serif']{font-family: serif !important}
*[style*='font-family: Colbert, monospace']{font-family: monospace !important}
*[style*='font-family: Colbert, sans-serif']{font-family: sans-serif !important}
*[style*='font-family: Colbert, serif']{font-family: serif !important}
*[style*='font-family: "Colonna MT", monospace']{font-family: "Liberation Serif" !important}
*[style*='font-family: "Colonna MT", sans-serif']{font-family: "Liberation Serif" !important}
*[style*='font-family: "Colonna MT", serif']{font-family: "Liberation Serif" !important}
*[style*='font-family: "Comic Sans MS", monospace']{font-family: "Liberation Serif" !important}
*[style*='font-family: "Comic Sans MS", sans-serif']{font-family: "Liberation Serif" !important}
*[style*='font-family: "Comic Sans MS", serif']{font-family: "Liberation Serif" !important}
*[style*='font-family: "Comic Sans MS Bold", monospace']{font-family: monospace !important}
*[style*='font-family: "Comic Sans MS Bold", sans-serif']{font-family: sans-serif !important}
*[style*='font-family: "Comic Sans MS Bold", serif']{font-family: serif !important}
*[style*='font-family: Commons, monospace']{font-family: monospace !important}
*[style*='font-family: Commons, sans-serif']{font-family: sans-serif !important}
*[style*='font-family: Commons, serif']{font-family: serif !important}
*[style*='font-family: Consolas, monospace']{font-family: "Liberation Serif" !important}
*[style*='font-family: Consolas, sans-serif']{font-family: "Liberation Serif" !important}
*[style*='font-family: Consolas, serif']{font-family: "Liberation Serif" !important}
*[style*='font-family: "Consolas Bold", monospace']{font-family: monospace !important}
*[style*='font-family: "Consolas Bold", sans-serif']{font-family: sans-serif !important}
*[style*='font-family: "Consolas Bold", serif']{font-family: serif !important}
*[style*='font-family: Constantia, monospace']{font-family: "Liberation Serif" !important}
*[style*='font-family: Constantia, sans-serif']{font-family: "Liberation Serif" !important}
*[style*='font-family: Constantia, serif']{font-family: "Liberation Serif" !important}
*[style*='font-family: "Constantia Bold", monospace']{font-family: monospace !important}
*[style*='font-family: "Constantia Bold", sans-serif']{font-family: sans-serif !important}
*[style*='font-family: "Constantia Bold", serif']{font-family: serif !important}
*[style*='font-family: Coolsville, monospace']{font-family: monospace !important}
*[style*='font-family: Coolsville, sans-serif']{font-family: sans-serif !important}
*[style*='font-family: Coolsville, serif']{font-family: serif !important}
*[style*='font-family: "Cooper Black", monospace']{font-family: monospace !important}
*[style*='font-family: "Cooper Black", sans-serif']{font-family: sans-serif !important}
*[style*='font-family: "Cooper Black", serif']{font-family: serif !important}
*[style*='font-family: "Cooper Std Black", monospace']{font-family: monospace !important}
*[style*='font-family: "Cooper Std Black", sans-serif']{font-family: sans-serif !important}
*[style*='font-family: "Cooper Std Black", serif']{font-family: serif !important}
*[style*='font-family: Copperplate, monospace']{font-family: "Liberation Serif" !important}
*[style*='font-family: Copperplate, sans-serif']{font-family: "Liberation Serif" !important}
*[style*='font-family: Copperplate, serif']{font-family: "Liberation Serif" !important}
*[style*='font-family: "Copperplate Bold", monospace']{font-family: monospace !important}
*[style*='font-family: "Copperplate Bold", sans-serif']{font-family: sans-serif !important}
*[style*='font-family: "Copperplate Bold", serif']{font-family: serif !important}
*[style*='font-family: "Copperplate Gothic Bold", monospace']{font-family: "Liberation Serif" !important}
*[style*='font-family: "Copperplate Gothic Bold", sans-serif']{font-family: "Liberation Serif" !important}
*[style*='font-family: "Copperplate Gothic Bold", serif']{font-family: "Liberation Serif" !important}
*[style*='font-family: "Copperplate Light", monospace']{font-family: monospace !important}
*[style*='font-family: "Copperplate Light", sans-serif']{font-family: sans-serif !important}
*[style*='font-family: "Copperplate Light", serif']{font-family: serif !important}
*[style*='font-family: Corbel, monospace']{font-family: "Liberation Serif" !important}
*[style*='font-family: Corbel, sans-serif']{font-family: "Liberation Serif" !important}
*[style*='font-family: Corbel, serif']{font-family: "Liberation Serif" !important}
*[style*='font-family: "Corbel Bold", monospace']{font-family: monospace !important}
*[style*='font-family: "Corbel Bold", sans-serif']{font-family: sans-serif !important}
*[style*='font-family: "Corbel Bold", serif']{font-family: serif !important}
*[style*='font-family: "Cordia New", monospace']{font-family: monospace !important}
*[style*='font-family: "Cordia New", sans-serif']{font-family: sans-serif !important}
*[style*='font-family: "Cordia New", serif']{font-family: serif !important}
*[style*='font-family: CordiaUPC, monospace']{font-family: monospace !important}
*[style*='font-family: CordiaUPC, sans-serif']{font-family: sans-serif !important}
*[style*='font-family: CordiaUPC, serif']{font-family: serif !important}
*[style*='font-family: Corporate, monospace']{font-family: monospace !important}
*[style*='font-family: Corporate, sans-serif']{font-family: sans-serif !important}
*[style*='font-family: Corporate, serif']{font-family: serif !important}
*[style*='font-family: Corsiva, monospace']{font-family: monospace !important}
*[style*='font-family: Corsiva, sans-serif']{font-family: sans-serif !important}
*[style*='font-family: Corsiva, serif']{font-family: serif !important}
*[style*='font-family: "Corsiva Hebrew", monospace']{font-family: monospace !important}
*[style*='font-family: "Corsiva Hebrew", sans-serif']{font-family: sans-serif !important}
*[style*='font-family: "Corsiva Hebrew", serif']{font-family: serif !important}
*[style*='font-family: "Corsiva Hebrew Bold", monospace']{font-family: monospace !important}
*[style*='font-family: "Corsiva Hebrew Bold", sans-serif']{font-family: sans-serif !important}
*[style*='font-family: "Corsiva Hebrew Bold", serif']{font-family: serif !important}
*[style*='font-family: Courier, monospace']{font-family: "Liberation Serif" !important}
*[style*='font-family: Courier, sans-serif']{font-family: "Liberation Serif" !important}
*[style*='font-family: Courier, serif']{font-family: "Liberation Serif" !important}
*[style*='font-family: "Courier 10 Pitch", monospace']{font-family: monospace !important}
*[style*='font-family: "Courier 10 Pitch", sans-serif']{font-family: sans-serif !important}
*[style*='font-family: "Courier 10 Pitch", serif']{font-family: serif !important}
*[style*='font-family: "Courier Bold", monospace']{font-family: monospace !important}
*[style*='font-family: "Courier Bold", sans-serif']{font-family: sans-serif !important}
*[style*='font-family: "Courier Bold", serif']{font-family: serif !important}
*[style*='font-family: "Courier New", monospace']{font-family: "Liberation Serif" !important}
*[style*='font-family: "Courier New", sans-serif']{font-family: "Liberation Serif" !important}
*[style*='font-family: "Courier New", serif']{font-family: "Liberation Serif" !important}
*[style*='font-family: "Courier New Baltic", monospace']{font-family: monospace !important}
*[style*='font-family: "Courier New Baltic", sans-serif']{font-family: sans-serif !important}
*[style*='font-family: "Courier New Baltic", serif']{font-family: serif !important}
*[style*='font-family: "Courier New Bold", monospace']{font-family: monospace !important}
*[style*='font-family: "Courier New Bold", sans-serif']{font-family: sans-serif !important}
*[style*='font-family: "Courier New Bold", serif']{font-family: serif !important}
*[style*='font-family: "Courier New CE", monospace']{font-family: monospace !important}
*[style*='font-family: "Courier New CE", sans-serif']{font-family: sans-serif !important}
*[style*='font-family: "Courier New CE", serif']{font-family: serif !important}
*[style*='font-family: "Courier New Italic", monospace']{font-family: monospace !important}
*[style*='font-family: "Courier New Italic", sans-serif']{font-family: sans-serif !important}
*[style*='font-family: "Courier New Italic", serif']{font-family: serif !important}
*[style*='font-family: "Courier Oblique", monospace']{font-family: monospace !important}
*[style*='font-family: "Courier Oblique", sans-serif']{font-family: sans-serif !important}
*[style*='font-family: "Courier Oblique", serif']{font-family: serif !important}
*[style*='font-family: "Cracked Johnnie", monospace']{font-family: monospace !important}
*[style*='font-family: "Cracked Johnnie", sans-serif']{font-family: sans-serif !important}
*[style*='font-family: "Cracked Johnnie", serif']{font-family: serif !important}
*[style*='font-family: Creepygirl, monospace']{font-family: monospace !important}
*[style*='font-family: Creepygirl, sans-serif']{font-family: sans-serif !important}
*[style*='font-family: Creepygirl, serif']{font-family: serif !important}
*[style*='font-family: "Curlz MT", monospace']{font-family: "Liberation Serif" !important}
*[style*='font-family: "Curlz MT", sans-serif']{font-family: "Liberation Serif" !important}
*[style*='font-family: "Curlz MT", serif']{font-family: "Liberation Serif" !important}
*[style*='font-family: Cursor, monospace']{font-family: monospace !important}
*[style*='font-family: Cursor, sans-serif']{font-family: sans-serif !important}
*[style*='font-family: Cursor, serif']{font-family: serif !important}
*[style*='font-family: "Cutive Mono", monospace']{font-family: monospace !important}
*[style*='font-family: "Cutive Mono", sans-serif']{font-family: sans-serif !important}
*[style*='font-family: "Cutive Mono", serif']{font-family: serif !important}
*[style*='font-family: DFKai-SB, monospace']{font-family: "Liberation Serif" !important}
*[style*='font-family: DFKai-SB, sans-serif']{font-family: "Liberation Serif" !important}
*[style*='font-family: DFKai-SB, serif']{font-family: "Liberation Serif" !important}
*[style*='font-family: "DIN Alternate", monospace']{font-family: monospace !important}
*[style*='font-family: "DIN Alternate", sans-serif']{font-family: sans-serif !important}
*[style*='font-family: "DIN Alternate", serif']{font-family: serif !important}
*[style*='font-family: "DIN Condensed", monospace']{font-family: monospace !important}
*[style*='font-family: "DIN Condensed", sans-serif']{font-family: sans-serif !important}
*[style*='font-family: "DIN Condensed", serif']{font-family: serif !important}
*[style*='font-family: Damascus, monospace']{font-family: monospace !important}
*[style*='font-family: Damascus, sans-serif']{font-family: sans-serif !important}
*[style*='font-family: Damascus, serif']{font-family: serif !important}
*[style*='font-family: "Damascus Bold", monospace']{font-family: monospace !important}
*[style*='font-family: "Damascus Bold", sans-serif']{font-family: sans-serif !important}
*[style*='font-family: "Damascus Bold", serif']{font-family: serif !important}
*[style*='font-family: "Dancing Script", monospace']{font-family: monospace !important}
*[style*='font-family: "Dancing Script", sans-serif']{font-family: sans-serif !important}
*[style*='font-family: "Dancing Script", serif']{font-family: serif !important}
*[style*='font-family: DaunPenh, monospace']{font-family: monospace !important}
*[style*='font-family: DaunPenh, sans-serif']{font-family: sans-serif !important}
*[style*='font-family: DaunPenh, serif']{font-family: serif !important}
*[style*='font-family: David, monospace']{font-family: monospace !important}
*[style*='font-family: David, sans-serif']{font-family: sans-serif !important}
*[style*='font-family: David, serif']{font-family: serif !important}
*[style*='font-family: Dayton, monospace']{font-family: monospace !important}
*[style*='font-family: Dayton, sans-serif']{font-family: sans-serif !important}
*[style*='font-family: Dayton, serif']{font-family: serif !important}
*[style*='font-family: "DecoType Naskh", monospace']{font-family: monospace !important}
*[style*='font-family: "DecoType Naskh", sans-serif']{font-family: sans-serif !important}
*[style*='font-family: "DecoType Naskh", serif']{font-family: serif !important}
*[style*='font-family: "Deja Vu", monospace']{font-family: monospace !important}
*[style*='font-family: "Deja Vu", sans-serif']{font-family: sans-serif !important}
*[style*='font-family: "Deja Vu", serif']{font-family: serif !important}
*[style*='font-family: "DejaVu LGC Sans", monospace']{font-family: monospace !important}
*[style*='font-family: "DejaVu LGC Sans", sans-serif']{font-family: sans-serif !important}
*[style*='font-family: "DejaVu LGC Sans", serif']{font-family: serif !important}
*[style*='font-family: "DejaVu Sans", monospace']{font-family: monospace !important}
*[style*='font-family: "DejaVu Sans", sans-serif']{font-family: sans-serif !important}
*[style*='font-family: "DejaVu Sans", serif']{font-family: serif !important}
*[style*='font-family: "DejaVu Sans Mono", monospace']{font-family: monospace !important}
*[style*='font-family: "DejaVu Sans Mono", sans-serif']{font-family: sans-serif !important}
*[style*='font-family: "DejaVu Sans Mono", serif']{font-family: serif !important}
*[style*='font-family: "DejaVu Serif", monospace']{font-family: monospace !important}
*[style*='font-family: "DejaVu Serif", sans-serif']{font-family: sans-serif !important}
*[style*='font-family: "DejaVu Serif", serif']{font-family: serif !important}
*[style*='font-family: Deneane, monospace']{font-family: monospace !important}
*[style*='font-family: Deneane, sans-serif']{font-family: sans-serif !important}
*[style*='font-family: Deneane, serif']{font-family: serif !important}
*[style*='font-family: Desdemona, monospace']{font-family: monospace !important}
*[style*='font-family: Desdemona, sans-serif']{font-family: sans-serif !important}
*[style*='font-family: Desdemona, serif']{font-family: serif !important}
*[style*='font-family: Detente, monospace']{font-family: monospace !important}
*[style*='font-family: Detente, sans-serif']{font-family: sans-serif !important}
*[style*='font-family: Detente, serif']{font-family: serif !important}
*[style*='font-family: "Devanagari MT", monospace']{font-family: monospace !important}
*[style*='font-family: "Devanagari MT", sans-serif']{font-family: sans-serif !important}
*[style*='font-family: "Devanagari MT", serif']{font-family: serif !important}
*[style*='font-family: "Devanagari MT Bold", monospace']{font-family: monospace !important}
*[style*='font-family: "Devanagari MT Bold", sans-serif']{font-family: sans-serif !important}
*[style*='font-family: "Devanagari MT Bold", serif']{font-family: serif !important}
*[style*='font-family: "Devanagari Sangam MN", monospace']{font-family: monospace !important}
*[style*='font-family: "Devanagari Sangam MN", sans-serif']{font-family: sans-serif !important}
*[style*='font-family: "Devanagari Sangam MN", serif']{font-family: serif !important}
*[style*='font-family: Didot, monospace']{font-family: monospace !important}
*[style*='font-family: Didot, sans-serif']{font-family: sans-serif !important}
*[style*='font-family: Didot, serif']{font-family: serif !important}
*[style*='font-family: "Didot Bold", monospace']{font-family: monospace !important}
*[style*='font-family: "Didot Bold", sans-serif']{font-family: sans-serif !important}
*[style*='font-family: "Didot Bold", serif']{font-family: serif !important}
*[style*='font-family: Digifit, monospace']{font-family: monospace !important}
*[style*='font-family: Digifit, sans-serif']{font-family: sans-serif !important}
*[style*='font-family: Digifit, serif']{font-family: serif !important}
*[style*='font-family: DilleniaUPC, monospace']{font-family: monospace !important}
*[style*='font-family: DilleniaUPC, sans-serif']{font-family: sans-serif !important}
*[style*='font-family: DilleniaUPC, serif']{font-family: serif !important}
*[style*='font-family: Dingbats, monospace']{font-family: monospace !important}
*[style*='font-family: Dingbats, sans-serif']{font-family: sans-serif !important}
*[style*='font-family: Dingbats, serif']{font-family: serif !important}
*[style*='font-family: "Distant Galaxy", monospace']{font-family: monospace !important}
*[style*='font-family: "Distant Galaxy", sans-serif']{font-family: sans-serif !important}
*[style*='font-family: "Distant Galaxy", serif']{font-family: serif !important}
*[style*='font-family: "Diwan Kufi", monospace']{font-family: monospace !important}
*[style*='font-family: "Diwan Kufi", sans-serif']{font-family: sans-serif !important}
*[style*='font-family: "Diwan Kufi", serif']{font-family: serif !important}
*[style*='font-family: "Diwan Kufi Regular", monospace']{font-family: monospace !important}
*[style*='font-family: "Diwan Kufi Regular", sans-serif']{font-family: sans-serif !important}
*[style*='font-family: "Diwan Kufi Regular", serif']{font-family: serif !important}
*[style*='font-family: "Diwan Thuluth", monospace']{font-family: monospace !important}
*[style*='font-family: "Diwan Thuluth", sans-serif']{font-family: sans-serif !important}
*[style*='font-family: "Diwan Thuluth", serif']{font-family: serif !important}
*[style*='font-family: "Diwan Thuluth Regular", monospace']{font-family: monospace !important}
*[style*='font-family: "Diwan Thuluth Regular", sans-serif']{font-family: sans-serif !important}
*[style*='font-family: "Diwan Thuluth Regular", serif']{font-family: serif !important}
*[style*='font-family: DokChampa, monospace']{font-family: monospace !important}
*[style*='font-family: DokChampa, sans-serif']{font-family: sans-serif !important}
*[style*='font-family: DokChampa, serif']{font-family: serif !important}
*[style*='font-family: Dominican, monospace']{font-family: monospace !important}
*[style*='font-family: Dominican, sans-serif']{font-family: sans-serif !important}
*[style*='font-family: Dominican, serif']{font-family: serif !important}
*[style*='font-family: Dotum, monospace']{font-family: monospace !important}
*[style*='font-family: Dotum, sans-serif']{font-family: sans-serif !important}
*[style*='font-family: Dotum, serif']{font-family: serif !important}
*[style*='font-family: DotumChe, monospace']{font-family: monospace !important}
*[style*='font-family: DotumChe, sans-serif']{font-family: sans-serif !important}
*[style*='font-family: DotumChe, serif']{font-family: serif !important}
*[style*='font-family: "Droid Sans", monospace']{font-family: monospace !important}
*[style*='font-family: "Droid Sans", sans-serif']{font-family: sans-serif !important}
*[style*='font-family: "Droid Sans", serif']{font-family: serif !important}
*[style*='font-family: "Droid Sans Fallback", monospace']{font-family: monospace !important}
*[style*='font-family: "Droid Sans Fallback", sans-serif']{font-family: sans-serif !important}
*[style*='font-family: "Droid Sans Fallback", serif']{font-family: serif !important}
*[style*='font-family: "Droid Sans Mono", monospace']{font-family: monospace !important}
*[style*='font-family: "Droid Sans Mono", sans-serif']{font-family: sans-serif !important}
*[style*='font-family: "Droid Sans Mono", serif']{font-family: serif !important}
*[style*='font-family: Dyuthi, monospace']{font-family: monospace !important}
*[style*='font-family: Dyuthi, sans-serif']{font-family: sans-serif !important}
*[style*='font-family: Dyuthi, serif']{font-family: serif !important}
*[style*='font-family: Ebrima, monospace']{font-family: "Liberation Serif" !important}
*[style*='font-family: Ebrima, sans-serif']{font-family: "Liberation Serif" !important}
*[style*='font-family: Ebrima, serif']{font-family: "Liberation Serif" !important}
*[style*='font-family: "Edwardian Script ITC", monospace']{font-family: monospace !important}
*[style*='font-family: "Edwardian Script ITC", sans-serif']{font-family: sans-serif !important}
*[style*='font-family: "Edwardian Script ITC", serif']{font-family: serif !important}
*[style*='font-family: Elephant, monospace']{font-family: monospace !important}
*[style*='font-family: Elephant, sans-serif']{font-family: sans-serif !important}
*[style*='font-family: Elephant, serif']{font-family: serif !important}
*[style*='font-family: Emmett, monospace']{font-family: monospace !important}
*[style*='font-family: Emmett, sans-serif']{font-family: sans-serif !important}
*[style*='font-family: Emmett, serif']{font-family: serif !important}
*[style*='font-family: "Engravers MT", monospace']{font-family: monospace !important}
*[style*='font-family: "Engravers MT", sans-serif']{font-family: sans-serif !important}
*[style*='font-family: "Engravers MT", serif']{font-family: serif !important}
*[style*='font-family: "Engravers MT Bold", monospace']{font-family: monospace !important}
*[style*='font-family: "Engravers MT Bold", sans-serif']{font-family: sans-serif !important}
*[style*='font-family: "Engravers MT Bold", serif']{font-family: serif !important}
*[style*='font-family: Enliven, monospace']{font-family: monospace !important}
*[style*='font-family: Enliven, sans-serif']{font-family: sans-serif !important}
*[style*='font-family: Enliven, serif']{font-family: serif !important}
*[style*='font-family: "Eras Bold ITC", monospace']{font-family: monospace !important}
*[style*='font-family: "Eras Bold ITC", sans-serif']{font-family: sans-serif !important}
*[style*='font-family: "Eras Bold ITC", serif']{font-family: serif !important}
*[style*='font-family: "Estrangelo Edessa", monospace']{font-family: monospace !important}
*[style*='font-family: "Estrangelo Edessa", sans-serif']{font-family: sans-serif !important}
*[style*='font-family: "Estrangelo Edessa", serif']{font-family: serif !important}
*[style*='font-family: Ethnocentric, monospace']{font-family: monospace !important}
*[style*='font-family: Ethnocentric, sans-serif']{font-family: sans-serif !important}
*[style*='font-family: Ethnocentric, serif']{font-family: serif !important}
*[style*='font-family: EucrosiaUPC, monospace']{font-family: monospace !important}
*[style*='font-family: EucrosiaUPC, sans-serif']{font-family: sans-serif !important}
*[style*='font-family: EucrosiaUPC, serif']{font-family: serif !important}
*[style*='font-family: Euphemia, monospace']{font-family: monospace !important}
*[style*='font-family: Euphemia, sans-serif']{font-family: sans-serif !important}
*[style*='font-family: Euphemia, serif']{font-family: serif !important}
*[style*='font-family: "Euphemia UCAS", monospace']{font-family: monospace !important}
*[style*='font-family: "Euphemia UCAS", sans-serif']{font-family: sans-serif !important}
*[style*='font-family: "Euphemia UCAS", serif']{font-family: serif !important}
*[style*='font-family: "Euphemia UCAS Bold", monospace']{font-family: monospace !important}
*[style*='font-family: "Euphemia UCAS Bold", sans-serif']{font-family: sans-serif !important}
*[style*='font-family: "Euphemia UCAS Bold", serif']{font-family: serif !important}
*[style*='font-family: Eurostile, monospace']{font-family: monospace !important}
*[style*='font-family: Eurostile, sans-serif']{font-family: sans-serif !important}
*[style*='font-family: Eurostile, serif']{font-family: serif !important}
*[style*='font-family: "Eurostile Bold", monospace']{font-family: monospace !important}
*[style*='font-family: "Eurostile Bold", sans-serif']{font-family: sans-serif !important}
*[style*='font-family: "Eurostile Bold", serif']{font-family: serif !important}
*[style*='font-family: "Expressway Rg", monospace']{font-family: monospace !important}
*[style*='font-family: "Expressway Rg", sans-serif']{font-family: sans-serif !important}
*[style*='font-family: "Expressway Rg", serif']{font-family: serif !important}
*[style*='font-family: FangSong, monospace']{font-family: monospace !important}
*[style*='font-family: FangSong, sans-serif']{font-family: sans-serif !important}
*[style*='font-family: FangSong, serif']{font-family: serif !important}
*[style*='font-family: Farah, monospace']{font-family: monospace !important}
*[style*='font-family: Farah, sans-serif']{font-family: sans-serif !important}
*[style*='font-family: Farah, serif']{font-family: serif !important}
*[style*='font-family: Farisi, monospace']{font-family: monospace !important}
*[style*='font-family: Farisi, sans-serif']{font-family: sans-serif !important}
*[style*='font-family: Farisi, serif']{font-family: serif !important}
*[style*='font-family: "Felix Titling", monospace']{font-family: monospace !important}
*[style*='font-family: "Felix Titling", sans-serif']{font-family: sans-serif !important}
*[style*='font-family: "Felix Titling", serif']{font-family: serif !important}
*[style*='font-family: Fingerpop, monospace']{font-family: monospace !important}
*[style*='font-family: Fingerpop, sans-serif']{font-family: sans-serif !important}
*[style*='font-family: Fingerpop, serif']{font-family: serif !important}
*[style*='font-family: Fixedsys, monospace']{font-family: monospace !important}
*[style*='font-family: Fixedsys, sans-serif']{font-family: sans-serif !important}
*[style*='font-family: Fixedsys, serif']{font-family: serif !important}
*[style*='font-family: Flubber, monospace']{font-family: monospace !important}
*[style*='font-family: Flubber, sans-serif']{font-family: sans-serif !important}
*[style*='font-family: Flubber, serif']{font-family: serif !important}
*[style*='font-family: "Footlight MT Light", monospace']{font-family: monospace !important}
*[style*='font-family: "Footlight MT Light", sans-serif']{font-family: sans-serif !important}
*[style*='font-family: "Footlight MT Light", serif']{font-family: serif !important}
*[style*='font-family: Forte, monospace']{font-family: monospace !important}
*[style*='font-family: Forte, sans-serif']{font-family: sans-serif !important}
*[style*='font-family: Forte, serif']{font-family: serif !important}
*[style*='font-family: FrankRuehl, monospace']{font-family: monospace !important}
*[style*='font-family: FrankRuehl, sans-serif']{font-family: sans-serif !important}
*[style*='font-family: FrankRuehl, serif']{font-family: serif !important}
*[style*='font-family: "Frankfurter Venetian TT", monospace']{font-family: monospace !important}
*[style*='font-family: "Frankfurter Venetian TT", sans-serif']{font-family: sans-serif !important}
*[style*='font-family: "Frankfurter Venetian TT", serif']{font-family: serif !important}
*[style*='font-family: "Franklin Gothic Book", monospace']{font-family: monospace !important}
*[style*='font-family: "Franklin Gothic Book", sans-serif']{font-family: sans-serif !important}
*[style*='font-family: "Franklin Gothic Book", serif']{font-family: serif !important}
*[style*='font-family: "Franklin Gothic Book Italic", monospace']{font-family: monospace !important}
*[style*='font-family: "Franklin Gothic Book Italic", sans-serif']{font-family: sans-serif !important}
*[style*='font-family: "Franklin Gothic Book Italic", serif']{font-family: serif !important}
*[style*='font-family: "Franklin Gothic Medium", monospace']{font-family: "Liberation Serif" !important}
*[style*='font-family: "Franklin Gothic Medium", sans-serif']{font-family: "Liberation Serif" !important}
*[style*='font-family: "Franklin Gothic Medium", serif']{font-family: "Liberation Serif" !important}
*[style*='font-family: "Franklin Gothic Medium Cond", monospace']{font-family: monospace !important}
*[style*='font-family: "Franklin Gothic Medium Cond", sans-serif']{font-family: sans-serif !important}
*[style*='font-family: "Franklin Gothic Medium Cond", serif']{font-family: serif !important}
*[style*='font-family: "Franklin Gothic Medium Italic", monospace']{font-family: monospace !important}
*[style*='font-family: "Franklin Gothic Medium Italic", sans-serif']{font-family: sans-serif !important}
*[style*='font-family: "Franklin Gothic Medium Italic", serif']{font-family: serif !important}
*[style*='font-family: FreeMono, monospace']{font-family: monospace !important}
*[style*='font-family: FreeMono, sans-serif']{font-family: sans-serif !important}
*[style*='font-family: FreeMono, serif']{font-family: serif !important}
*[style*='font-family: FreeSans, monospace']{font-family: monospace !important}
*[style*='font-family: FreeSans, sans-serif']{font-family: sans-serif !important}
*[style*='font-family: FreeSans, serif']{font-family: serif !important}
*[style*='font-family: FreeSerif, monospace']{font-family: monospace !important}
*[style*='font-family: FreeSerif, sans-serif']{font-family: sans-serif !important}
*[style*='font-family: FreeSerif, serif']{font-family: serif !important}
*[style*='font-family: FreesiaUPC, monospace']{font-family: monospace !important}
*[style*='font-family: FreesiaUPC, sans-serif']{font-family: sans-serif !important}
*[style*='font-family: FreesiaUPC, serif']{font-family: serif !important}
*[style*='font-family: "Freestyle Script", monospace']{font-family: monospace !important}
*[style*='font-family: "Freestyle Script", sans-serif']{font-family: sans-serif !important}
*[style*='font-family: "Freestyle Script", serif']{font-family: serif !important}
*[style*='font-family: "French Script MT", monospace']{font-family: monospace !important}
*[style*='font-family: "French Script MT", sans-serif']{font-family: sans-serif !important}
*[style*='font-family: "French Script MT", serif']{font-family: serif !important}
*[style*='font-family: Futura, monospace']{font-family: monospace !important}
*[style*='font-family: Futura, sans-serif']{font-family: sans-serif !important}
*[style*='font-family: Futura, serif']{font-family: serif !important}
*[style*='font-family: "Futura Condensed ExtraBold", monospace']{font-family: monospace !important}
*[style*='font-family: "Futura Condensed ExtraBold", sans-serif']{font-family: sans-serif !important}
*[style*='font-family: "Futura Condensed ExtraBold", serif']{font-family: serif !important}
*[style*='font-family: "Futura Medium", monospace']{font-family: monospace !important}
*[style*='font-family: "Futura Medium", sans-serif']{font-family: sans-serif !important}
*[style*='font-family: "Futura Medium", serif']{font-family: serif !important}
*[style*='font-family: "GB18030 Bitmap", monospace']{font-family: monospace !important}
*[style*='font-family: "GB18030 Bitmap", sans-serif']{font-family: sans-serif !important}
*[style*='font-family: "GB18030 Bitmap", serif']{font-family: serif !important}
*[style*='font-family: Gabriola, monospace']{font-family: "Liberation Serif" !important}
*[style*='font-family: Gabriola, sans-serif']{font-family: "Liberation Serif" !important}
*[style*='font-family: Gabriola, serif']{font-family: "Liberation Serif" !important}
*[style*='font-family: Gadugi, monospace']{font-family: "Liberation Serif" !important}
*[style*='font-family: Gadugi, sans-serif']{font-family: "Liberation Serif" !important}
*[style*='font-family: Gadugi, serif']{font-family: "Liberation Serif" !important}
*[style*='font-family: Garamond, monospace']{font-family: monospace !important}
*[style*='font-family: Garamond, sans-serif']{font-family: sans-serif !important}
*[style*='font-family: Garamond, serif']{font-family: serif !important}
*[style*='font-family: "Garamond Bold", monospace']{font-family: monospace !important}
*[style*='font-family: "Garamond Bold", sans-serif']{font-family: sans-serif !important}
*[style*='font-family: "Garamond Bold", serif']{font-family: serif !important}
*[style*='font-family: Gargi, monospace']{font-family: monospace !important}
*[style*='font-family: Gargi, sans-serif']{font-family: sans-serif !important}
*[style*='font-family: Gargi, serif']{font-family: serif !important}
*[style*='font-family: Garuda, monospace']{font-family: monospace !important}
*[style*='font-family: Garuda, sans-serif']{font-family: sans-serif !important}
*[style*='font-family: Garuda, serif']{font-family: serif !important}
*[style*='font-family: Gautami, monospace']{font-family: monospace !important}
*[style*='font-family: Gautami, sans-serif']{font-family: sans-serif !important}
*[style*='font-family: Gautami, serif']{font-family: serif !important}
*[style*='font-family: Gazzarelli, monospace']{font-family: monospace !important}
*[style*='font-family: Gazzarelli, sans-serif']{font-family: sans-serif !important}
*[style*='font-family: Gazzarelli, serif']{font-family: serif !important}
*[style*='font-family: "Geeza Pro", monospace']{font-family: monospace !important}
*[style*='font-family: "Geeza Pro", sans-serif']{font-family: sans-serif !important}
*[style*='font-family: "Geeza Pro", serif']{font-family: serif !important}
*[style*='font-family: "Geeza Pro Bold", monospace']{font-family: monospace !important}
*[style*='font-family: "Geeza Pro Bold", sans-serif']{font-family: sans-serif !important}
*[style*='font-family: "Geeza Pro Bold", serif']{font-family: serif !important}
*[style*='font-family: Geneva, monospace']{font-family: "Liberation Serif" !important}
*[style*='font-family: Geneva, sans-serif']{font-family: "Liberation Serif" !important}
*[style*='font-family: Geneva, serif']{font-family: "Liberation Serif" !important}
*[style*='font-family: GenevaCY, monospace']{font-family: monospace !important}
*[style*='font-family: GenevaCY, sans-serif']{font-family: sans-serif !important}
*[style*='font-family: GenevaCY, serif']{font-family: serif !important}
*[style*='font-family: Gentium, monospace']{font-family: monospace !important}
*[style*='font-family: Gentium, sans-serif']{font-family: sans-serif !important}
*[style*='font-family: Gentium, serif']{font-family: serif !important}
*[style*='font-family: "Gentium Basic", monospace']{font-family: monospace !important}
*[style*='font-family: "Gentium Basic", sans-serif']{font-family: sans-serif !important}
*[style*='font-family: "Gentium Basic", serif']{font-family: serif !important}
*[style*='font-family: "Gentium Book Basic", monospace']{font-family: monospace !important}
*[style*='font-family: "Gentium Book Basic", sans-serif']{font-family: sans-serif !important}
*[style*='font-family: "Gentium Book Basic", serif']{font-family: serif !important}
*[style*='font-family: GentiumAlt, monospace']{font-family: monospace !important}
*[style*='font-family: GentiumAlt, sans-serif']{font-family: sans-serif !important}
*[style*='font-family: GentiumAlt, serif']{font-family: serif !important}
*[style*='font-family: Georgia, monospace']{font-family: "Liberation Serif" !important}
*[style*='font-family: Georgia, sans-serif']{font-family: "Liberation Serif" !important}
*[style*='font-family: Georgia, serif']{font-family: "Liberation Serif" !important}
*[style*='font-family: "Georgia Bold", monospace']{font-family: monospace !important}
*[style*='font-family: "Georgia Bold", sans-serif']{font-family: sans-serif !important}
*[style*='font-family: "Georgia Bold", serif']{font-family: serif !important}
*[style*='font-family: "Geotype TT", monospace']{font-family: monospace !important}
*[style*='font-family: "Geotype TT", sans-serif']{font-family: sans-serif !important}
*[style*='font-family: "Geotype TT", serif']{font-family: serif !important}
*[style*='font-family: "Giddyup Std", monospace']{font-family: monospace !important}
*[style*='font-family: "Giddyup Std", sans-serif']{font-family: sans-serif !important}
*[style*='font-family: "Giddyup Std", serif']{font-family: serif !important}
*[style*='font-family: Gigi, monospace']{font-family: monospace !important}
*[style*='font-family: Gigi, sans-serif']{font-family: sans-serif !important}
*[style*='font-family: Gigi, serif']{font-family: serif !important}
*[style*='font-family: Gill, monospace']{font-family: monospace !important}
*[style*='font-family: Gill, sans-serif']{font-family: sans-serif !important}
*[style*='font-family: Gill, serif']{font-family: serif !important}
*[style*='font-family: "Gill Sans", monospace']{font-family: "Liberation Serif" !important}
*[style*='font-family: "Gill Sans", sans-serif']{font-family: "Liberation Serif" !important}
*[style*='font-family: "Gill Sans", serif']{font-family: "Liberation Serif" !important}
*[style*='font-family: "Gill Sans Bold", monospace']{font-family: monospace !important}
*[style*='font-family: "Gill Sans Bold", sans-serif']{font-family: sans-serif !important}
*[style*='font-family: "Gill Sans Bold", serif']{font-family: serif !important}
*[style*='font-family: "Gill Sans MT", monospace']{font-family: monospace !important}
*[style*='font-family: "Gill Sans MT", sans-serif']{font-family: sans-serif !important}
*[style*='font-family: "Gill Sans MT", serif']{font-family: serif !important}
*[style*='font-family: "Gill Sans MT Bold", monospace']{font-family: monospace !important}
*[style*='font-family: "Gill Sans MT Bold", sans-serif']{font-family: sans-serif !important}
*[style*='font-family: "Gill Sans MT Bold", serif']{font-family: serif !important}
*[style*='font-family: "Gill Sans MT Condensed", monospace']{font-family: "Liberation Serif" !important}
*[style*='font-family: "Gill Sans MT Condensed", sans-serif']{font-family: "Liberation Serif" !important}
*[style*='font-family: "Gill Sans MT Condensed", serif']{font-family: "Liberation Serif" !important}
*[style*='font-family: "Gill Sans MT Ext Condensed Bold", monospace']{font-family: monospace !important}
*[style*='font-family: "Gill Sans MT Ext Condensed Bold", sans-serif']{font-family: sans-serif !important}
*[style*='font-family: "Gill Sans MT Ext Condensed Bold", serif']{font-family: serif !important}
*[style*='font-family: "Gill Sans MT Italic", monospace']{font-family: monospace !important}
*[style*='font-family: "Gill Sans MT Italic", sans-serif']{font-family: sans-serif !important}
*[style*='font-family: "Gill Sans MT Italic", serif']{font-family: serif !important}
*[style*='font-family: "Gill Sans Ultra Bold", monospace']{font-family: monospace !important}
*[style*='font-family: "Gill Sans Ultra Bold", sans-serif']{font-family: sans-serif !important}
*[style*='font-family: "Gill Sans Ultra Bold", serif']{font-family: serif !important}
*[style*='font-family: "Gill Sans Ultra Bold Condensed", monospace']{font-family: monospace !important}
*[style*='font-family: "Gill Sans Ultra Bold Condensed", sans-serif']{font-family: sans-serif !important}
*[style*='font-family: "Gill Sans Ultra Bold Condensed", serif']{font-family: serif !important}
*[style*='font-family: Gisha, monospace']{font-family: "Liberation Serif" !important}
*[style*='font-family: Gisha, sans-serif']{font-family: "Liberation Serif" !important}
*[style*='font-family: Gisha, serif']{font-family: "Liberation Serif" !important}
*[style*='font-family: Glockenspiel, monospace']{font-family: monospace !important}
*[style*='font-family: Glockenspiel, sans-serif']{font-family: sans-serif !important}
*[style*='font-family: Glockenspiel, serif']{font-family: serif !important}
*[style*='font-family: "Gloucester MT Extra Condensed", monospace']{font-family: monospace !important}
*[style*='font-family: "Gloucester MT Extra Condensed", sans-serif']{font-family: sans-serif !important}
*[style*='font-family: "Gloucester MT Extra Condensed", serif']{font-family: serif !important}
*[style*='font-family: "Good Times", monospace']{font-family: monospace !important}
*[style*='font-family: "Good Times", sans-serif']{font-family: sans-serif !important}
*[style*='font-family: "Good Times", serif']{font-family: serif !important}
*[style*='font-family: Goudy, monospace']{font-family: monospace !important}
*[style*='font-family: Goudy, sans-serif']{font-family: sans-serif !important}
*[style*='font-family: Goudy, serif']{font-family: serif !important}
*[style*='font-family: "Goudy Old Style", monospace']{font-family: monospace !important}
*[style*='font-family: "Goudy Old Style", sans-serif']{font-family: sans-serif !important}
*[style*='font-family: "Goudy Old Style", serif']{font-family: serif !important}
*[style*='font-family: "Goudy Old Style Bold", monospace']{font-family: monospace !important}
*[style*='font-family: "Goudy Old Style Bold", sans-serif']{font-family: sans-serif !important}
*[style*='font-family: "Goudy Old Style Bold", serif']{font-family: serif !important}
*[style*='font-family: "Goudy Stout", monospace']{font-family: monospace !important}
*[style*='font-family: "Goudy Stout", sans-serif']{font-family: sans-serif !important}
*[style*='font-family: "Goudy Stout", serif']{font-family: serif !important}
*[style*='font-family: "Greek Diner Inline TT", monospace']{font-family: monospace !important}
*[style*='font-family: "Greek Diner Inline TT", sans-serif']{font-family: sans-serif !important}
*[style*='font-family: "Greek Diner Inline TT", serif']{font-family: serif !important}
*[style*='font-family: Gubbi, monospace']{font-family: monospace !important}
*[style*='font-family: Gubbi, sans-serif']{font-family: sans-serif !important}
*[style*='font-family: Gubbi, serif']{font-family: serif !important}
*[style*='font-family: "Gujarati MT", monospace']{font-family: monospace !important}
*[style*='font-family: "Gujarati MT", sans-serif']{font-family: sans-serif !important}
*[style*='font-family: "Gujarati MT", serif']{font-family: serif !important}
*[style*='font-family: "Gujarati MT Bold", monospace']{font-family: monospace !important}
*[style*='font-family: "Gujarati MT Bold", sans-serif']{font-family: sans-serif !important}
*[style*='font-family: "Gujarati MT Bold", serif']{font-family: serif !important}
*[style*='font-family: "Gujarati Sangam MN", monospace']{font-family: "Liberation Serif" !important}
*[style*='font-family: "Gujarati Sangam MN", sans-serif']{font-family: "Liberation Serif" !important}
*[style*='font-family: "Gujarati Sangam MN", serif']{font-family: "Liberation Serif" !important}
*[style*='font-family: "Gujarati Sangam MN Bold", monospace']{font-family: monospace !important}
*[style*='font-family: "Gujarati Sangam MN Bold", sans-serif']{font-family: sans-serif !important}
*[style*='font-family: "Gujarati Sangam MN Bold", serif']{font-family: serif !important}
*[style*='font-family: Gulim, monospace']{font-family: "Liberation Serif" !important}
*[style*='font-family: Gulim, sans-serif']{font-family: "Liberation Serif" !important}
*[style*='font-family: Gulim, serif']{font-family: "Liberation Serif" !important}
*[style*='font-family: GulimChe, monospace']{font-family: "Liberation Serif" !important}
*[style*='font-family: GulimChe, sans-serif']{font-family: "Liberation Serif" !important}
*[style*='font-family: GulimChe, serif']{font-family: "Liberation Serif" !important}
*[style*='font-family: "GungSeo Regular", monospace']{font-family: monospace !important}
*[style*='font-family: "GungSeo Regular", sans-serif']{font-family: sans-serif !important}
*[style*='font-family: "GungSeo Regular", serif']{font-family: serif !important}
*[style*='font-family: Gungseouche, monospace']{font-family: monospace !important}
*[style*='font-family: Gungseouche, sans-serif']{font-family: sans-serif !important}
*[style*='font-family: Gungseouche, serif']{font-family: serif !important}
*[style*='font-family: Gungsuh, monospace']{font-family: "Liberation Serif" !important}
*[style*='font-family: Gungsuh, sans-serif']{font-family: "Liberation Serif" !important}
*[style*='font-family: Gungsuh, serif']{font-family: "Liberation Serif" !important}
*[style*='font-family: GungsuhChe, monospace']{font-family: "Liberation Serif" !important}
*[style*='font-family: GungsuhChe, sans-serif']{font-family: "Liberation Serif" !important}
*[style*='font-family: GungsuhChe, serif']{font-family: "Liberation Serif" !important}
*[style*='font-family: Gurmukhi, monospace']{font-family: monospace !important}
*[style*='font-family: Gurmukhi, sans-serif']{font-family: sans-serif !important}
*[style*='font-family: Gurmukhi, serif']{font-family: serif !important}
*[style*='font-family: "Gurmukhi MN", monospace']{font-family: monospace !important}
*[style*='font-family: "Gurmukhi MN", sans-serif']{font-family: sans-serif !important}
*[style*='font-family: "Gurmukhi MN", serif']{font-family: serif !important}
*[style*='font-family: "Gurmukhi MN Bold", monospace']{font-family: monospace !important}
*[style*='font-family: "Gurmukhi MN Bold", sans-serif']{font-family: sans-serif !important}
*[style*='font-family: "Gurmukhi MN Bold", serif']{font-family: serif !important}
*[style*='font-family: "Gurmukhi MT", monospace']{font-family: monospace !important}
*[style*='font-family: "Gurmukhi MT", sans-serif']{font-family: sans-serif !important}
*[style*='font-family: "Gurmukhi MT", serif']{font-family: serif !important}
*[style*='font-family: "Gurmukhi Sangam MN", monospace']{font-family: monospace !important}
*[style*='font-family: "Gurmukhi Sangam MN", sans-serif']{font-family: sans-serif !important}
*[style*='font-family: "Gurmukhi Sangam MN", serif']{font-family: serif !important}
*[style*='font-family: "Gurmukhi Sangam MN Bold", monospace']{font-family: monospace !important}
*[style*='font-family: "Gurmukhi Sangam MN Bold", sans-serif']{font-family: sans-serif !important}
*[style*='font-family: "Gurmukhi Sangam MN Bold", serif']{font-family: serif !important}
*[style*='font-family: Haettenschweiler, monospace']{font-family: "Liberation Serif" !important}
*[style*='font-family: Haettenschweiler, sans-serif']{font-family: "Liberation Serif" !important}
*[style*='font-family: Haettenschweiler, serif']{font-family: "Liberation Serif" !important}
*[style*='font-family: "Hand Me Down S (BRK)", monospace']{font-family: monospace !important}
*[style*='font-family: "Hand Me Down S (BRK)", sans-serif']{font-family: sans-serif !important}
*[style*='font-family: "Hand Me Down S (BRK)", serif']{font-family: serif !important}
*[style*='font-family: Hansen, monospace']{font-family: monospace !important}
*[style*='font-family: Hansen, sans-serif']{font-family: sans-serif !important}
*[style*='font-family: Hansen, serif']{font-family: serif !important}
*[style*='font-family: "Harlow Solid Italic", monospace']{font-family: "Liberation Serif" !important}
*[style*='font-family: "Harlow Solid Italic", sans-serif']{font-family: "Liberation Serif" !important}
*[style*='font-family: "Harlow Solid Italic", serif']{font-family: "Liberation Serif" !important}
*[style*='font-family: Harrington, monospace']{font-family: monospace !important}
*[style*='font-family: Harrington, sans-serif']{font-family: sans-serif !important}
*[style*='font-family: Harrington, serif']{font-family: serif !important}
*[style*='font-family: Harvest, monospace']{font-family: monospace !important}
*[style*='font-family: Harvest, sans-serif']{font-family: sans-serif !important}
*[style*='font-family: Harvest, serif']{font-family: serif !important}
*[style*='font-family: HarvestItal, monospace']{font-family: monospace !important}
*[style*='font-family: HarvestItal, sans-serif']{font-family: sans-serif !important}
*[style*='font-family: HarvestItal, serif']{font-family: serif !important}
*[style*='font-family: "Haxton Logos TT", monospace']{font-family: monospace !important}
*[style*='font-family: "Haxton Logos TT", sans-serif']{font-family: sans-serif !important}
*[style*='font-family: "Haxton Logos TT", serif']{font-family: serif !important}
*[style*='font-family: "HeadLineA Regular", monospace']{font-family: monospace !important}
*[style*='font-family: "HeadLineA Regular", sans-serif']{font-family: sans-serif !important}
*[style*='font-family: "HeadLineA Regular", serif']{font-family: serif !important}
*[style*='font-family: HeadlineA, monospace']{font-family: monospace !important}
*[style*='font-family: HeadlineA, sans-serif']{font-family: sans-serif !important}
*[style*='font-family: HeadlineA, serif']{font-family: serif !important}
*[style*='font-family: "Heavy Heap", monospace']{font-family: monospace !important}
*[style*='font-family: "Heavy Heap", sans-serif']{font-family: sans-serif !important}
*[style*='font-family: "Heavy Heap", serif']{font-family: serif !important}
*[style*='font-family: Hei, monospace']{font-family: monospace !important}
*[style*='font-family: Hei, sans-serif']{font-family: sans-serif !important}
*[style*='font-family: Hei, serif']{font-family: serif !important}
*[style*='font-family: "Hei Regular", monospace']{font-family: monospace !important}
*[style*='font-family: "Hei Regular", sans-serif']{font-family: sans-serif !important}
*[style*='font-family: "Hei Regular", serif']{font-family: serif !important}
*[style*='font-family: "Heiti SC", monospace']{font-family: "Liberation Serif" !important}
*[style*='font-family: "Heiti SC", sans-serif']{font-family: "Liberation Serif" !important}
*[style*='font-family: "Heiti SC", serif']{font-family: "Liberation Serif" !important}
*[style*='font-family: "Heiti SC Light", monospace']{font-family: monospace !important}
*[style*='font-family: "Heiti SC Light", sans-serif']{font-family: sans-serif !important}
*[style*='font-family: "Heiti SC Light", serif']{font-family: serif !important}
*[style*='font-family: "Heiti SC Medium", monospace']{font-family: monospace !important}
*[style*='font-family: "Heiti SC Medium", sans-serif']{font-family: sans-serif !important}
*[style*='font-family: "Heiti SC Medium", serif']{font-family: serif !important}
*[style*='font-family: "Heiti TC", monospace']{font-family: monospace !important}
*[style*='font-family: "Heiti TC", sans-serif']{font-family: sans-serif !important}
*[style*='font-family: "Heiti TC", serif']{font-family: serif !important}
*[style*='font-family: "Heiti TC Light", monospace']{font-family: monospace !important}
*[style*='font-family: "Heiti TC Light", sans-serif']{font-family: sans-serif !important}
*[style*='font-family: "Heiti TC Light", serif']{font-family: serif !important}
*[style*='font-family: "Heiti TC Medium", monospace']{font-family: monospace !important}
*[style*='font-family: "Heiti TC Medium", sans-serif']{font-family: sans-serif !important}
*[style*='font-family: "Heiti TC Medium", serif']{font-family: serif !important}
*[style*='font-family: Helvetica, monospace']{font-family: monospace !important}
*[style*='font-family: Helvetica, sans-serif']{font-family: sans-serif !important}
*[style*='font-family: Helvetica, serif']{font-family: serif !important}
*[style*='font-family: "Helvetica Bold", monospace']{font-family: monospace !important}
*[style*='font-family: "Helvetica Bold", sans-serif']{font-family: sans-serif !important}
*[style*='font-family: "Helvetica Bold", serif']{font-family: serif !important}
*[style*='font-family: "Helvetica CY Bold", monospace']{font-family: monospace !important}
*[style*='font-family: "Helvetica CY Bold", sans-serif']{font-family: sans-serif !important}
*[style*='font-family: "Helvetica CY Bold", serif']{font-family: serif !important}
*[style*='font-family: "Helvetica CY Plain", monospace']{font-family: monospace !important}
*[style*='font-family: "Helvetica CY Plain", sans-serif']{font-family: sans-serif !important}
*[style*='font-family: "Helvetica CY Plain", serif']{font-family: serif !important}
*[style*='font-family: "Helvetica LT Std", monospace']{font-family: monospace !important}
*[style*='font-family: "Helvetica LT Std", sans-serif']{font-family: sans-serif !important}
*[style*='font-family: "Helvetica LT Std", serif']{font-family: serif !important}
*[style*='font-family: "Helvetica Light", monospace']{font-family: monospace !important}
*[style*='font-family: "Helvetica Light", sans-serif']{font-family: sans-serif !important}
*[style*='font-family: "Helvetica Light", serif']{font-family: serif !important}
*[style*='font-family: "Helvetica Neue", monospace']{font-family: monospace !important}
*[style*='font-family: "Helvetica Neue", sans-serif']{font-family: sans-serif !important}
*[style*='font-family: "Helvetica Neue", serif']{font-family: serif !important}
*[style*='font-family: "Helvetica Neue Bold", monospace']{font-family: monospace !important}
*[style*='font-family: "Helvetica Neue Bold", sans-serif']{font-family: sans-serif !important}
*[style*='font-family: "Helvetica Neue Bold", serif']{font-family: serif !important}
*[style*='font-family: "Helvetica Neue Medium", monospace']{font-family: monospace !important}
*[style*='font-family: "Helvetica Neue Medium", sans-serif']{font-family: sans-serif !important}
*[style*='font-family: "Helvetica Neue Medium", serif']{font-family: serif !important}
*[style*='font-family: "Helvetica Oblique", monospace']{font-family: monospace !important}
*[style*='font-family: "Helvetica Oblique", sans-serif']{font-family: sans-serif !important}
*[style*='font-family: "Helvetica Oblique", serif']{font-family: serif !important}
*[style*='font-family: HelveticaCY, monospace']{font-family: monospace !important}
*[style*='font-family: HelveticaCY, sans-serif']{font-family: sans-serif !important}
*[style*='font-family: HelveticaCY, serif']{font-family: serif !important}
*[style*='font-family: "HelveticaNeueLT Com 107 XBlkCn", monospace']{font-family: monospace !important}
*[style*='font-family: "HelveticaNeueLT Com 107 XBlkCn", sans-serif']{font-family: sans-serif !important}
*[style*='font-family: "HelveticaNeueLT Com 107 XBlkCn", serif']{font-family: serif !important}
*[style*='font-family: Herculanum, monospace']{font-family: monospace !important}
*[style*='font-family: Herculanum, sans-serif']{font-family: sans-serif !important}
*[style*='font-family: Herculanum, serif']{font-family: serif !important}
*[style*='font-family: "High Tower Text", monospace']{font-family: "Liberation Serif" !important}
*[style*='font-family: "High Tower Text", sans-serif']{font-family: "Liberation Serif" !important}
*[style*='font-family: "High Tower Text", serif']{font-family: "Liberation Serif" !important}
*[style*='font-family: Highboot, monospace']{font-family: monospace !important}
*[style*='font-family: Highboot, sans-serif']{font-family: sans-serif !important}
*[style*='font-family: Highboot, serif']{font-family: serif !important}
*[style*='font-family: "Hiragino Kaku Gothic Pro W3", monospace']{font-family: monospace !important}
*[style*='font-family: "Hiragino Kaku Gothic Pro W3", sans-serif']{font-family: sans-serif !important}
*[style*='font-family: "Hiragino Kaku Gothic Pro W3", serif']{font-family: serif !important}
*[style*='font-family: "Hiragino Kaku Gothic Pro W6", monospace']{font-family: monospace !important}
*[style*='font-family: "Hiragino Kaku Gothic Pro W6", sans-serif']{font-family: sans-serif !important}
*[style*='font-family: "Hiragino Kaku Gothic Pro W6", serif']{font-family: serif !important}
*[style*='font-family: "Hiragino Kaku Gothic ProN W3", monospace']{font-family: monospace !important}
*[style*='font-family: "Hiragino Kaku Gothic ProN W3", sans-serif']{font-family: sans-serif !important}
*[style*='font-family: "Hiragino Kaku Gothic ProN W3", serif']{font-family: serif !important}
*[style*='font-family: "Hiragino Kaku Gothic ProN W6", monospace']{font-family: monospace !important}
*[style*='font-family: "Hiragino Kaku Gothic ProN W6", sans-serif']{font-family: sans-serif !important}
*[style*='font-family: "Hiragino Kaku Gothic ProN W6", serif']{font-family: serif !important}
*[style*='font-family: "Hiragino Kaku Gothic Std W8", monospace']{font-family: monospace !important}
*[style*='font-family: "Hiragino Kaku Gothic Std W8", sans-serif']{font-family: sans-serif !important}
*[style*='font-family: "Hiragino Kaku Gothic Std W8", serif']{font-family: serif !important}
*[style*='font-family: "Hiragino Kaku Gothic StdN W8", monospace']{font-family: monospace !important}
*[style*='font-family: "Hiragino Kaku Gothic StdN W8", sans-serif']{font-family: sans-serif !important}
*[style*='font-family: "Hiragino Kaku Gothic StdN W8", serif']{font-family: serif !important}
*[style*='font-family: "Hiragino Maru Gothic Pro W4", monospace']{font-family: monospace !important}
*[style*='font-family: "Hiragino Maru Gothic Pro W4", sans-serif']{font-family: sans-serif !important}
*[style*='font-family: "Hiragino Maru Gothic Pro W4", serif']{font-family: serif !important}
*[style*='font-family: "Hiragino Maru Gothic ProN W4", monospace']{font-family: monospace !important}
*[style*='font-family: "Hiragino Maru Gothic ProN W4", sans-serif']{font-family: sans-serif !important}
*[style*='font-family: "Hiragino Maru Gothic ProN W4", serif']{font-family: serif !important}
*[style*='font-family: "Hiragino Mincho Pro W3", monospace']{font-family: monospace !important}
*[style*='font-family: "Hiragino Mincho Pro W3", sans-serif']{font-family: sans-serif !important}
*[style*='font-family: "Hiragino Mincho Pro W3", serif']{font-family: serif !important}
*[style*='font-family: "Hiragino Mincho Pro W6", monospace']{font-family: monospace !important}
*[style*='font-family: "Hiragino Mincho Pro W6", sans-serif']{font-family: sans-serif !important}
*[style*='font-family: "Hiragino Mincho Pro W6", serif']{font-family: serif !important}
*[style*='font-family: "Hiragino Mincho ProN W3", monospace']{font-family: monospace !important}
*[style*='font-family: "Hiragino Mincho ProN W3", sans-serif']{font-family: sans-serif !important}
*[style*='font-family: "Hiragino Mincho ProN W3", serif']{font-family: serif !important}
*[style*='font-family: "Hiragino Mincho ProN W6", monospace']{font-family: monospace !important}
*[style*='font-family: "Hiragino Mincho ProN W6", sans-serif']{font-family: sans-serif !important}
*[style*='font-family: "Hiragino Mincho ProN W6", serif']{font-family: serif !important}
*[style*='font-family: "Hiragino Sans GB W3", monospace']{font-family: monospace !important}
*[style*='font-family: "Hiragino Sans GB W3", sans-serif']{font-family: sans-serif !important}
*[style*='font-family: "Hiragino Sans GB W3", serif']{font-family: serif !important}
*[style*='font-family: "Hiragino Sans GB W6", monospace']{font-family: monospace !important}
*[style*='font-family: "Hiragino Sans GB W6", sans-serif']{font-family: sans-serif !important}
*[style*='font-family: "Hiragino Sans GB W6", serif']{font-family: serif !important}
*[style*='font-family: "Hiragino Sans W0", monospace']{font-family: monospace !important}
*[style*='font-family: "Hiragino Sans W0", sans-serif']{font-family: sans-serif !important}
*[style*='font-family: "Hiragino Sans W0", serif']{font-family: serif !important}
*[style*='font-family: "Hiragino Sans W1", monospace']{font-family: monospace !important}
*[style*='font-family: "Hiragino Sans W1", sans-serif']{font-family: sans-serif !important}
*[style*='font-family: "Hiragino Sans W1", serif']{font-family: serif !important}
*[style*='font-family: "Hiragino Sans W2", monospace']{font-family: monospace !important}
*[style*='font-family: "Hiragino Sans W2", sans-serif']{font-family: sans-serif !important}
*[style*='font-family: "Hiragino Sans W2", serif']{font-family: serif !important}
*[style*='font-family: "Hiragino Sans W3", monospace']{font-family: monospace !important}
*[style*='font-family: "Hiragino Sans W3", sans-serif']{font-family: sans-serif !important}
*[style*='font-family: "Hiragino Sans W3", serif']{font-family: serif !important}
*[style*='font-family: "Hiragino Sans W4", monospace']{font-family: monospace !important}
*[style*='font-family: "Hiragino Sans W4", sans-serif']{font-family: sans-serif !important}
*[style*='font-family: "Hiragino Sans W4", serif']{font-family: serif !important}
*[style*='font-family: "Hiragino Sans W5", monospace']{font-family: monospace !important}
*[style*='font-family: "Hiragino Sans W5", sans-serif']{font-family: sans-serif !important}
*[style*='font-family: "Hiragino Sans W5", serif']{font-family: serif !important}
*[style*='font-family: "Hiragino Sans W6", monospace']{font-family: monospace !important}
*[style*='font-family: "Hiragino Sans W6", sans-serif']{font-family: sans-serif !important}
*[style*='font-family: "Hiragino Sans W6", serif']{font-family: serif !important}
*[style*='font-family: "Hiragino Sans W7", monospace']{font-family: monospace !important}
*[style*='font-family: "Hiragino Sans W7", sans-serif']{font-family: sans-serif !important}
*[style*='font-family: "Hiragino Sans W7", serif']{font-family: serif !important}
*[style*='font-family: "Hiragino Sans W8", monospace']{font-family: monospace !important}
*[style*='font-family: "Hiragino Sans W8", sans-serif']{font-family: sans-serif !important}
*[style*='font-family: "Hiragino Sans W8", serif']{font-family: serif !important}
*[style*='font-family: "Hiragino Sans W9", monospace']{font-family: monospace !important}
*[style*='font-family: "Hiragino Sans W9", sans-serif']{font-family: sans-serif !important}
*[style*='font-family: "Hiragino Sans W9", serif']{font-family: serif !important}
*[style*='font-family: "Hobo Std", monospace']{font-family: monospace !important}
*[style*='font-family: "Hobo Std", sans-serif']{font-family: sans-serif !important}
*[style*='font-family: "Hobo Std", serif']{font-family: serif !important}
*[style*='font-family: "Hoefler Text", monospace']{font-family: monospace !important}
*[style*='font-family: "Hoefler Text", sans-serif']{font-family: sans-serif !important}
*[style*='font-family: "Hoefler Text", serif']{font-family: serif !important}
*[style*='font-family: "Hoefler Text Black", monospace']{font-family: monospace !important}
*[style*='font-family: "Hoefler Text Black", sans-serif']{font-family: sans-serif !important}
*[style*='font-family: "Hoefler Text Black", serif']{font-family: serif !important}
*[style*='font-family: "Hoefler Text Ornaments", monospace']{font-family: monospace !important}
*[style*='font-family: "Hoefler Text Ornaments", sans-serif']{font-family: sans-serif !important}
*[style*='font-family: "Hoefler Text Ornaments", serif']{font-family: serif !important}
*[style*='font-family: "Hollywood Hills", monospace']{font-family: monospace !important}
*[style*='font-family: "Hollywood Hills", sans-serif']{font-family: sans-serif !important}
*[style*='font-family: "Hollywood Hills", serif']{font-family: serif !important}
*[style*='font-family: Hombre, monospace']{font-family: monospace !important}
*[style*='font-family: Hombre, sans-serif']{font-family: sans-serif !important}
*[style*='font-family: Hombre, serif']{font-family: serif !important}
*[style*='font-family: "Huxley Titling", monospace']{font-family: monospace !important}
*[style*='font-family: "Huxley Titling", sans-serif']{font-family: sans-serif !important}
*[style*='font-family: "Huxley Titling", serif']{font-family: serif !important}
*[style*='font-family: "ITC Stone Serif", monospace']{font-family: monospace !important}
*[style*='font-family: "ITC Stone Serif", sans-serif']{font-family: sans-serif !important}
*[style*='font-family: "ITC Stone Serif", serif']{font-family: serif !important}
*[style*='font-family: "ITF Devanagari", monospace']{font-family: monospace !important}
*[style*='font-family: "ITF Devanagari", sans-serif']{font-family: sans-serif !important}
*[style*='font-family: "ITF Devanagari", serif']{font-family: serif !important}
*[style*='font-family: "ITF Devanagari Marathi", monospace']{font-family: monospace !important}
*[style*='font-family: "ITF Devanagari Marathi", sans-serif']{font-family: sans-serif !important}
*[style*='font-family: "ITF Devanagari Marathi", serif']{font-family: serif !important}
*[style*='font-family: "ITF Devanagari Medium", monospace']{font-family: monospace !important}
*[style*='font-family: "ITF Devanagari Medium", sans-serif']{font-family: sans-serif !important}
*[style*='font-family: "ITF Devanagari Medium", serif']{font-family: serif !important}
*[style*='font-family: Impact, monospace']{font-family: "Liberation Serif" !important}
*[style*='font-family: Impact, sans-serif']{font-family: "Liberation Serif" !important}
*[style*='font-family: Impact, serif']{font-family: "Liberation Serif" !important}
*[style*='font-family: "Imprint MT Shadow", monospace']{font-family: monospace !important}
*[style*='font-family: "Imprint MT Shadow", sans-serif']{font-family: sans-serif !important}
*[style*='font-family: "Imprint MT Shadow", serif']{font-family: serif !important}
*[style*='font-family: InaiMathi, monospace']{font-family: monospace !important}
*[style*='font-family: InaiMathi, sans-serif']{font-family: sans-serif !important}
*[style*='font-family: InaiMathi, serif']{font-family: serif !important}
*[style*='font-family: Induction, monospace']{font-family: monospace !important}
*[style*='font-family: Induction, sans-serif']{font-family: sans-serif !important}
*[style*='font-family: Induction, serif']{font-family: serif !important}
*[style*='font-family: "Informal Roman", monospace']{font-family: monospace !important}
*[style*='font-family: "Informal Roman", sans-serif']{font-family: sans-serif !important}
*[style*='font-family: "Informal Roman", serif']{font-family: serif !important}
*[style*='font-family: "Ink Free", monospace']{font-family: "Liberation Serif" !important}
*[style*='font-family: "Ink Free", sans-serif']{font-family: "Liberation Serif" !important}
*[style*='font-family: "Ink Free", serif']{font-family: "Liberation Serif" !important}
*[style*='font-family: IrisUPC, monospace']{font-family: monospace !important}
*[style*='font-family: IrisUPC, sans-serif']{font-family: sans-serif !important}
*[style*='font-family: IrisUPC, serif']{font-family: serif !important}
*[style*='font-family: "Iskoola Pota", monospace']{font-family: monospace !important}
*[style*='font-family: "Iskoola Pota", sans-serif']{font-family: sans-serif !important}
*[style*='font-family: "Iskoola Pota", serif']{font-family: serif !important}
*[style*='font-family: Italianate, monospace']{font-family: monospace !important}
*[style*='font-family: Italianate, sans-serif']{font-family: sans-serif !important}
*[style*='font-family: Italianate, serif']{font-family: serif !important}
*[style*='font-family: Jamrul, monospace']{font-family: monospace !important}
*[style*='font-family: Jamrul, sans-serif']{font-family: sans-serif !important}
*[style*='font-family: Jamrul, serif']{font-family: serif !important}
*[style*='font-family: JasmineUPC, monospace']{font-family: monospace !important}
*[style*='font-family: JasmineUPC, sans-serif']{font-family: sans-serif !important}
*[style*='font-family: JasmineUPC, serif']{font-family: serif !important}
*[style*='font-family: "Javanese Text", monospace']{font-family: "Liberation Serif" !important}
*[style*='font-family: "Javanese Text", sans-serif']{font-family: "Liberation Serif" !important}
*[style*='font-family: "Javanese Text", serif']{font-family: "Liberation Serif" !important}
*[style*='font-family: Jokerman, monospace']{font-family: monospace !important}
*[style*='font-family: Jokerman, sans-serif']{font-family: sans-serif !important}
*[style*='font-family: Jokerman, serif']{font-family: serif !important}
*[style*='font-family: "Juice ITC", monospace']{font-family: monospace !important}
*[style*='font-family: "Juice ITC", sans-serif']{font-family: sans-serif !important}
*[style*='font-family: "Juice ITC", serif']{font-family: serif !important}
*[style*='font-family: KacstArt, monospace']{font-family: monospace !important}
*[style*='font-family: KacstArt, sans-serif']{font-family: sans-serif !important}
*[style*='font-family: KacstArt, serif']{font-family: serif !important}
*[style*='font-family: KacstBook, monospace']{font-family: monospace !important}
*[style*='font-family: KacstBook, sans-serif']{font-family: sans-serif !important}
*[style*='font-family: KacstBook, serif']{font-family: serif !important}
*[style*='font-family: KacstDecorative, monospace']{font-family: monospace !important}
*[style*='font-family: KacstDecorative, sans-serif']{font-family: sans-serif !important}
*[style*='font-family: KacstDecorative, serif']{font-family: serif !important}
*[style*='font-family: KacstDigital, monospace']{font-family: monospace !important}
*[style*='font-family: KacstDigital, sans-serif']{font-family: sans-serif !important}
*[style*='font-family: KacstDigital, serif']{font-family: serif !important}
*[style*='font-family: KacstFarsi, monospace']{font-family: monospace !important}
*[style*='font-family: KacstFarsi, sans-serif']{font-family: sans-serif !important}
*[style*='font-family: KacstFarsi, serif']{font-family: serif !important}
*[style*='font-family: KacstLetter, monospace']{font-family: monospace !important}
*[style*='font-family: KacstLetter, sans-serif']{font-family: sans-serif !important}
*[style*='font-family: KacstLetter, serif']{font-family: serif !important}
*[style*='font-family: KacstNaskh, monospace']{font-family: monospace !important}
*[style*='font-family: KacstNaskh, sans-serif']{font-family: sans-serif !important}
*[style*='font-family: KacstNaskh, serif']{font-family: serif !important}
*[style*='font-family: KacstOffice, monospace']{font-family: monospace !important}
*[style*='font-family: KacstOffice, sans-serif']{font-family: sans-serif !important}
*[style*='font-family: KacstOffice, serif']{font-family: serif !important}
*[style*='font-family: KacstOne, monospace']{font-family: monospace !important}
*[style*='font-family: KacstOne, sans-serif']{font-family: sans-serif !important}
*[style*='font-family: KacstOne, serif']{font-family: serif !important}
*[style*='font-family: KacstPen, monospace']{font-family: monospace !important}
*[style*='font-family: KacstPen, sans-serif']{font-family: sans-serif !important}
*[style*='font-family: KacstPen, serif']{font-family: serif !important}
*[style*='font-family: KacstPoster, monospace']{font-family: monospace !important}
*[style*='font-family: KacstPoster, sans-serif']{font-family: sans-serif !important}
*[style*='font-family: KacstPoster, serif']{font-family: serif !important}
*[style*='font-family: KacstQurn, monospace']{font-family: monospace !important}
*[style*='font-family: KacstQurn, sans-serif']{font-family: sans-serif !important}
*[style*='font-family: KacstQurn, serif']{font-family: serif !important}
*[style*='font-family: KacstScreen, monospace']{font-family: monospace !important}
*[style*='font-family: KacstScreen, sans-serif']{font-family: sans-serif !important}
*[style*='font-family: KacstScreen, serif']{font-family: serif !important}
*[style*='font-family: KacstTitle, monospace']{font-family: monospace !important}
*[style*='font-family: KacstTitle, sans-serif']{font-family: sans-serif !important}
*[style*='font-family: KacstTitle, serif']{font-family: serif !important}
*[style*='font-family: KacstTitleL, monospace']{font-family: monospace !important}
*[style*='font-family: KacstTitleL, sans-serif']{font-family: sans-serif !important}
*[style*='font-family: KacstTitleL, serif']{font-family: serif !important}
*[style*='font-family: Kai, monospace']{font-family: monospace !important}
*[style*='font-family: Kai, sans-serif']{font-family: sans-serif !important}
*[style*='font-family: Kai, serif']{font-family: serif !important}
*[style*='font-family: "Kai Regular", monospace']{font-family: monospace !important}
*[style*='font-family: "Kai Regular", sans-serif']{font-family: sans-serif !important}
*[style*='font-family: "Kai Regular", serif']{font-family: serif !important}
*[style*='font-family: KaiTi, monospace']{font-family: monospace !important}
*[style*='font-family: KaiTi, sans-serif']{font-family: sans-serif !important}
*[style*='font-family: KaiTi, serif']{font-family: serif !important}
*[style*='font-family: Kailasa, monospace']{font-family: monospace !important}
*[style*='font-family: Kailasa, sans-serif']{font-family: sans-serif !important}
*[style*='font-family: Kailasa, serif']{font-family: serif !important}
*[style*='font-family: "Kailasa Regular", monospace']{font-family: monospace !important}
*[style*='font-family: "Kailasa Regular", sans-serif']{font-family: sans-serif !important}
*[style*='font-family: "Kailasa Regular", serif']{font-family: serif !important}
*[style*='font-family: "Kaiti SC", monospace']{font-family: monospace !important}
*[style*='font-family: "Kaiti SC", sans-serif']{font-family: sans-serif !important}
*[style*='font-family: "Kaiti SC", serif']{font-family: serif !important}
*[style*='font-family: "Kaiti SC Black", monospace']{font-family: monospace !important}
*[style*='font-family: "Kaiti SC Black", sans-serif']{font-family: sans-serif !important}
*[style*='font-family: "Kaiti SC Black", serif']{font-family: serif !important}
*[style*='font-family: Kalapi, monospace']{font-family: monospace !important}
*[style*='font-family: Kalapi, sans-serif']{font-family: sans-serif !important}
*[style*='font-family: Kalapi, serif']{font-family: serif !important}
*[style*='font-family: Kalimati, monospace']{font-family: monospace !important}
*[style*='font-family: Kalimati, sans-serif']{font-family: sans-serif !important}
*[style*='font-family: Kalimati, serif']{font-family: serif !important}
*[style*='font-family: Kalinga, monospace']{font-family: "Liberation Serif" !important}
*[style*='font-family: Kalinga, sans-serif']{font-family: "Liberation Serif" !important}
*[style*='font-family: Kalinga, serif']{font-family: "Liberation Serif" !important}
*[style*='font-family: "Kannada MN", monospace']{font-family: monospace !important}
*[style*='font-family: "Kannada MN", sans-serif']{font-family: sans-serif !important}
*[style*='font-family: "Kannada MN", serif']{font-family: serif !important}
*[style*='font-family: "Kannada MN Bold", monospace']{font-family: monospace !important}
*[style*='font-family: "Kannada MN Bold", sans-serif']{font-family: sans-serif !important}
*[style*='font-family: "Kannada MN Bold", serif']{font-family: serif !important}
*[style*='font-family: "Kannada Sangam MN", monospace']{font-family: monospace !important}
*[style*='font-family: "Kannada Sangam MN", sans-serif']{font-family: sans-serif !important}
*[style*='font-family: "Kannada Sangam MN", serif']{font-family: serif !important}
*[style*='font-family: "Kannada Sangam MN Bold", monospace']{font-family: monospace !important}
*[style*='font-family: "Kannada Sangam MN Bold", sans-serif']{font-family: sans-serif !important}
*[style*='font-family: "Kannada Sangam MN Bold", serif']{font-family: serif !important}
*[style*='font-family: Kartika, monospace']{font-family: monospace !important}
*[style*='font-family: Kartika, sans-serif']{font-family: sans-serif !important}
*[style*='font-family: Kartika, serif']{font-family: serif !important}
*[style*='font-family: Karumbi, monospace']{font-family: monospace !important}
*[style*='font-family: Karumbi, sans-serif']{font-family: sans-serif !important}
*[style*='font-family: Karumbi, serif']{font-family: serif !important}
*[style*='font-family: Kedage, monospace']{font-family: monospace !important}
*[style*='font-family: Kedage, sans-serif']{font-family: sans-serif !important}
*[style*='font-family: Kedage, serif']{font-family: serif !important}
*[style*='font-family: Kefa, monospace']{font-family: monospace !important}
*[style*='font-family: Kefa, sans-serif']{font-family: sans-serif !important}
*[style*='font-family: Kefa, serif']{font-family: serif !important}
*[style*='font-family: "Kefa Bold", monospace']{font-family: monospace !important}
*[style*='font-family: "Kefa Bold", sans-serif']{font-family: sans-serif !important}
*[style*='font-family: "Kefa Bold", serif']{font-family: serif !important}
*[style*='font-family: Keraleeyam, monospace']{font-family: monospace !important}
*[style*='font-family: Keraleeyam, sans-serif']{font-family: sans-serif !important}
*[style*='font-family: Keraleeyam, serif']{font-family: serif !important}
*[style*='font-family: Keyboard, monospace']{font-family: monospace !important}
*[style*='font-family: Keyboard, sans-serif']{font-family: sans-serif !important}
*[style*='font-family: Keyboard, serif']{font-family: serif !important}
*[style*='font-family: "Khmer MN", monospace']{font-family: monospace !important}
*[style*='font-family: "Khmer MN", sans-serif']{font-family: sans-serif !important}
*[style*='font-family: "Khmer MN", serif']{font-family: serif !important}
*[style*='font-family: "Khmer MN Bold", monospace']{font-family: monospace !important}
*[style*='font-family: "Khmer MN Bold", sans-serif']{font-family: sans-serif !important}
*[style*='font-family: "Khmer MN Bold", serif']{font-family: serif !important}
*[style*='font-family: "Khmer OS", monospace']{font-family: monospace !important}
*[style*='font-family: "Khmer OS", sans-serif']{font-family: sans-serif !important}
*[style*='font-family: "Khmer OS", serif']{font-family: serif !important}
*[style*='font-family: "Khmer OS System", monospace']{font-family: monospace !important}
*[style*='font-family: "Khmer OS System", sans-serif']{font-family: sans-serif !important}
*[style*='font-family: "Khmer OS System", serif']{font-family: serif !important}
*[style*='font-family: "Khmer Sangam MN", monospace']{font-family: monospace !important}
*[style*='font-family: "Khmer Sangam MN", sans-serif']{font-family: sans-serif !important}
*[style*='font-family: "Khmer Sangam MN", serif']{font-family: serif !important}
*[style*='font-family: "Khmer UI", monospace']{font-family: monospace !important}
*[style*='font-family: "Khmer UI", sans-serif']{font-family: sans-serif !important}
*[style*='font-family: "Khmer UI", serif']{font-family: serif !important}
*[style*='font-family: Kinnari, monospace']{font-family: monospace !important}
*[style*='font-family: Kinnari, sans-serif']{font-family: sans-serif !important}
*[style*='font-family: Kinnari, serif']{font-family: serif !important}
*[style*='font-family: "Kino MT", monospace']{font-family: monospace !important}
*[style*='font-family: "Kino MT", sans-serif']{font-family: sans-serif !important}
*[style*='font-family: "Kino MT", serif']{font-family: serif !important}
*[style*='font-family: KodchiangUPC, monospace']{font-family: monospace !important}
*[style*='font-family: KodchiangUPC, sans-serif']{font-family: sans-serif !important}
*[style*='font-family: KodchiangUPC, serif']{font-family: serif !important}
*[style*='font-family: "Kohinoor Bangla", monospace']{font-family: monospace !important}
*[style*='font-family: "Kohinoor Bangla", sans-serif']{font-family: sans-serif !important}
*[style*='font-family: "Kohinoor Bangla", serif']{font-family: serif !important}
*[style*='font-family: "Kohinoor Devanagari", monospace']{font-family: monospace !important}
*[style*='font-family: "Kohinoor Devanagari", sans-serif']{font-family: sans-serif !important}
*[style*='font-family: "Kohinoor Devanagari", serif']{font-family: serif !important}
*[style*='font-family: "Kohinoor Telugu", monospace']{font-family: monospace !important}
*[style*='font-family: "Kohinoor Telugu", sans-serif']{font-family: sans-serif !important}
*[style*='font-family: "Kohinoor Telugu", serif']{font-family: serif !important}
*[style*='font-family: Kokila, monospace']{font-family: monospace !important}
*[style*='font-family: Kokila, sans-serif']{font-family: sans-serif !important}
*[style*='font-family: Kokila, serif']{font-family: serif !important}
*[style*='font-family: Kokonor, monospace']{font-family: monospace !important}
*[style*='font-family: Kokonor, sans-serif']{font-family: sans-serif !important}
*[style*='font-family: Kokonor, serif']{font-family: serif !important}
*[style*='font-family: "Kokonor Regular", monospace']{font-family: monospace !important}
*[style*='font-family: "Kokonor Regular", sans-serif']{font-family: sans-serif !important}
*[style*='font-family: "Kokonor Regular", serif']{font-family: serif !important}
*[style*='font-family: "Kozuka Gothic Pr6N B", monospace']{font-family: monospace !important}
*[style*='font-family: "Kozuka Gothic Pr6N B", sans-serif']{font-family: sans-serif !important}
*[style*='font-family: "Kozuka Gothic Pr6N B", serif']{font-family: serif !important}
*[style*='font-family: "Kristen ITC", monospace']{font-family: monospace !important}
*[style*='font-family: "Kristen ITC", sans-serif']{font-family: sans-serif !important}
*[style*='font-family: "Kristen ITC", serif']{font-family: serif !important}
*[style*='font-family: Krungthep, monospace']{font-family: monospace !important}
*[style*='font-family: Krungthep, sans-serif']{font-family: sans-serif !important}
*[style*='font-family: Krungthep, serif']{font-family: serif !important}
*[style*='font-family: KufiStandardGK, monospace']{font-family: monospace !important}
*[style*='font-family: KufiStandardGK, sans-serif']{font-family: sans-serif !important}
*[style*='font-family: KufiStandardGK, serif']{font-family: serif !important}
*[style*='font-family: "KufiStandardGK Regular", monospace']{font-family: monospace !important}
*[style*='font-family: "KufiStandardGK Regular", sans-serif']{font-family: sans-serif !important}
*[style*='font-family: "KufiStandardGK Regular", serif']{font-family: serif !important}
*[style*='font-family: "Kunstler Script", monospace']{font-family: "Liberation Serif" !important}
*[style*='font-family: "Kunstler Script", sans-serif']{font-family: "Liberation Serif" !important}
*[style*='font-family: "Kunstler Script", serif']{font-family: "Liberation Serif" !important}
*[style*='font-family: Laksaman, monospace']{font-family: monospace !important}
*[style*='font-family: Laksaman, sans-serif']{font-family: sans-serif !important}
*[style*='font-family: Laksaman, serif']{font-family: serif !important}
*[style*='font-family: "Lao MN", monospace']{font-family: monospace !important}
*[style*='font-family: "Lao MN", sans-serif']{font-family: sans-serif !important}
*[style*='font-family: "Lao MN", serif']{font-family: serif !important}
*[style*='font-family: "Lao Sangam MN", monospace']{font-family: monospace !important}
*[style*='font-family: "Lao Sangam MN", sans-serif']{font-family: sans-serif !important}
*[style*='font-family: "Lao Sangam MN", serif']{font-family: serif !important}
*[style*='font-family: "Lao UI", monospace']{font-family: monospace !important}
*[style*='font-family: "Lao UI", sans-serif']{font-family: sans-serif !important}
*[style*='font-family: "Lao UI", serif']{font-family: serif !important}
*[style*='font-family: LastResort, monospace']{font-family: monospace !important}
*[style*='font-family: LastResort, sans-serif']{font-family: sans-serif !important}
*[style*='font-family: LastResort, serif']{font-family: serif !important}
*[style*='font-family: Latha, monospace']{font-family: "Liberation Serif" !important}
*[style*='font-family: Latha, sans-serif']{font-family: "Liberation Serif" !important}
*[style*='font-family: Latha, serif']{font-family: "Liberation Serif" !important}
*[style*='font-family: Leelawadee, monospace']{font-family: monospace !important}
*[style*='font-family: Leelawadee, sans-serif']{font-family: sans-serif !important}
*[style*='font-family: Leelawadee, serif']{font-family: serif !important}
*[style*='font-family: "Letter Gothic Std", monospace']{font-family: monospace !important}
*[style*='font-family: "Letter Gothic Std", sans-serif']{font-family: sans-serif !important}
*[style*='font-family: "Letter Gothic Std", serif']{font-family: serif !important}
*[style*='font-family: LetterOMatic!, monospace']{font-family: monospace !important}
*[style*='font-family: LetterOMatic!, sans-serif']{font-family: sans-serif !important}
*[style*='font-family: LetterOMatic!, serif']{font-family: serif !important}
*[style*='font-family: "Levenim MT", monospace']{font-family: "Liberation Serif" !important}
*[style*='font-family: "Levenim MT", sans-serif']{font-family: "Liberation Serif" !important}
*[style*='font-family: "Levenim MT", serif']{font-family: "Liberation Serif" !important}
*[style*='font-family: "LiHei Pro", monospace']{font-family: monospace !important}
*[style*='font-family: "LiHei Pro", sans-serif']{font-family: sans-serif !important}
*[style*='font-family: "LiHei Pro", serif']{font-family: serif !important}
*[style*='font-family: "LiSong Pro", monospace']{font-family: monospace !important}
*[style*='font-family: "LiSong Pro", sans-serif']{font-family: sans-serif !important}
*[style*='font-family: "LiSong Pro", serif']{font-family: serif !important}
*[style*='font-family: "Liberation Mono", monospace']{font-family: monospace !important}
*[style*='font-family: "Liberation Mono", sans-serif']{font-family: sans-serif !important}
*[style*='font-family: "Liberation Mono", serif']{font-family: serif !important}
*[style*='font-family: "Liberation Sans", monospace']{font-family: monospace !important}
*[style*='font-family: "Liberation Sans", sans-serif']{font-family: sans-serif !important}
*[style*='font-family: "Liberation Sans", serif']{font-family: serif !important}
*[style*='font-family: "Liberation Sans Narrow", monospace']{font-family: monospace !important}
*[style*='font-family: "Liberation Sans Narrow", sans-serif']{font-family: sans-serif !important}
*[style*='font-family: "Liberation Sans Narrow", serif']{font-family: serif !important}
*[style*='font-family: "Liberation Serif", monospace']{font-family: monospace !important}
*[style*='font-family: "Liberation Serif", sans-serif']{font-family: sans-serif !important}
*[style*='font-family: "Liberation Serif", serif']{font-family: serif !important}
*[style*='font-family: Likhan, monospace']{font-family: monospace !important}
*[style*='font-family: Likhan, sans-serif']{font-family: sans-serif !important}
*[style*='font-family: Likhan, serif']{font-family: serif !important}
*[style*='font-family: LilyUPC, monospace']{font-family: monospace !important}
*[style*='font-family: LilyUPC, sans-serif']{font-family: sans-serif !important}
*[style*='font-family: LilyUPC, serif']{font-family: serif !important}
*[style*='font-family: Limousine, monospace']{font-family: monospace !important}
*[style*='font-family: Limousine, sans-serif']{font-family: sans-serif !important}
*[style*='font-family: Limousine, serif']{font-family: serif !important}
*[style*='font-family: "Lithos Pro Regular", monospace']{font-family: monospace !important}
*[style*='font-family: "Lithos Pro Regular", sans-serif']{font-family: sans-serif !important}
*[style*='font-family: "Lithos Pro Regular", serif']{font-family: serif !important}
*[style*='font-family: LittleLordFontleroy, monospace']{font-family: monospace !important}
*[style*='font-family: LittleLordFontleroy, sans-serif']{font-family: sans-serif !important}
*[style*='font-family: LittleLordFontleroy, serif']{font-family: serif !important}
*[style*='font-family: "Lohit Assamese", monospace']{font-family: monospace !important}
*[style*='font-family: "Lohit Assamese", sans-serif']{font-family: sans-serif !important}
*[style*='font-family: "Lohit Assamese", serif']{font-family: serif !important}
*[style*='font-family: "Lohit Bengali", monospace']{font-family: monospace !important}
*[style*='font-family: "Lohit Bengali", sans-serif']{font-family: sans-serif !important}
*[style*='font-family: "Lohit Bengali", serif']{font-family: serif !important}
*[style*='font-family: "Lohit Devanagari", monospace']{font-family: monospace !important}
*[style*='font-family: "Lohit Devanagari", sans-serif']{font-family: sans-serif !important}
*[style*='font-family: "Lohit Devanagari", serif']{font-family: serif !important}
*[style*='font-family: "Lohit Gujarati", monospace']{font-family: monospace !important}
*[style*='font-family: "Lohit Gujarati", sans-serif']{font-family: sans-serif !important}
*[style*='font-family: "Lohit Gujarati", serif']{font-family: serif !important}
*[style*='font-family: "Lohit Gurmukhi", monospace']{font-family: monospace !important}
*[style*='font-family: "Lohit Gurmukhi", sans-serif']{font-family: sans-serif !important}
*[style*='font-family: "Lohit Gurmukhi", serif']{font-family: serif !important}
*[style*='font-family: "Lohit Hindi", monospace']{font-family: monospace !important}
*[style*='font-family: "Lohit Hindi", sans-serif']{font-family: sans-serif !important}
*[style*='font-family: "Lohit Hindi", serif']{font-family: serif !important}
*[style*='font-family: "Lohit Kannada", monospace']{font-family: monospace !important}
*[style*='font-family: "Lohit Kannada", sans-serif']{font-family: sans-serif !important}
*[style*='font-family: "Lohit Kannada", serif']{font-family: serif !important}
*[style*='font-family: "Lohit Malayalam", monospace']{font-family: monospace !important}
*[style*='font-family: "Lohit Malayalam", sans-serif']{font-family: sans-serif !important}
*[style*='font-family: "Lohit Malayalam", serif']{font-family: serif !important}
*[style*='font-family: "Lohit Odia", monospace']{font-family: monospace !important}
*[style*='font-family: "Lohit Odia", sans-serif']{font-family: sans-serif !important}
*[style*='font-family: "Lohit Odia", serif']{font-family: serif !important}
*[style*='font-family: "Lohit Punjabi", monospace']{font-family: monospace !important}
*[style*='font-family: "Lohit Punjabi", sans-serif']{font-family: sans-serif !important}
*[style*='font-family: "Lohit Punjabi", serif']{font-family: serif !important}
*[style*='font-family: "Lohit Tamil", monospace']{font-family: monospace !important}
*[style*='font-family: "Lohit Tamil", sans-serif']{font-family: sans-serif !important}
*[style*='font-family: "Lohit Tamil", serif']{font-family: serif !important}
*[style*='font-family: "Lohit Tamil Classical", monospace']{font-family: monospace !important}
*[style*='font-family: "Lohit Tamil Classical", sans-serif']{font-family: sans-serif !important}
*[style*='font-family: "Lohit Tamil Classical", serif']{font-family: serif !important}
*[style*='font-family: "Lohit Telugu", monospace']{font-family: monospace !important}
*[style*='font-family: "Lohit Telugu", sans-serif']{font-family: sans-serif !important}
*[style*='font-family: "Lohit Telugu", serif']{font-family: serif !important}
*[style*='font-family: Loma, monospace']{font-family: monospace !important}
*[style*='font-family: Loma, sans-serif']{font-family: sans-serif !important}
*[style*='font-family: Loma, serif']{font-family: serif !important}
*[style*='font-family: "Lucida Blackletter", monospace']{font-family: monospace !important}
*[style*='font-family: "Lucida Blackletter", sans-serif']{font-family: sans-serif !important}
*[style*='font-family: "Lucida Blackletter", serif']{font-family: serif !important}
*[style*='font-family: "Lucida Bright", monospace']{font-family: "Liberation Serif" !important}
*[style*='font-family: "Lucida Bright", sans-serif']{font-family: "Liberation Serif" !important}
*[style*='font-family: "Lucida Bright", serif']{font-family: "Liberation Serif" !important}
*[style*='font-family: "Lucida Bright Demibold", monospace']{font-family: monospace !important}
*[style*='font-family: "Lucida Bright Demibold", sans-serif']{font-family: sans-serif !important}
*[style*='font-family: "Lucida Bright Demibold", serif']{font-family: serif !important}
*[style*='font-family: "Lucida Bright Demibold Italic", monospace']{font-family: monospace !important}
*[style*='font-family: "Lucida Bright Demibold Italic", sans-serif']{font-family: sans-serif !important}
*[style*='font-family: "Lucida Bright Demibold Italic", serif']{font-family: serif !important}
*[style*='font-family: "Lucida Bright Italic", monospace']{font-family: monospace !important}
*[style*='font-family: "Lucida Bright Italic", sans-serif']{font-family: sans-serif !important}
*[style*='font-family: "Lucida Bright Italic", serif']{font-family: serif !important}
*[style*='font-family: "Lucida Calligraphy", monospace']{font-family: "Liberation Serif" !important}
*[style*='font-family: "Lucida Calligraphy", sans-serif']{font-family: "Liberation Serif" !important}
*[style*='font-family: "Lucida Calligraphy", serif']{font-family: "Liberation Serif" !important}
*[style*='font-family: "Lucida Calligraphy Italic", monospace']{font-family: monospace !important}
*[style*='font-family: "Lucida Calligraphy Italic", sans-serif']{font-family: sans-serif !important}
*[style*='font-family: "Lucida Calligraphy Italic", serif']{font-family: serif !important}
*[style*='font-family: "Lucida Console", monospace']{font-family: "Liberation Serif" !important}
*[style*='font-family: "Lucida Console", sans-serif']{font-family: "Liberation Serif" !important}
*[style*='font-family: "Lucida Console", serif']{font-family: "Liberation Serif" !important}
*[style*='font-family: "Lucida Fax", monospace']{font-family: "Liberation Serif" !important}
*[style*='font-family: "Lucida Fax", sans-serif']{font-family: "Liberation Serif" !important}
*[style*='font-family: "Lucida Fax", serif']{font-family: "Liberation Serif" !important}
*[style*='font-family: "Lucida Fax Demibold", monospace']{font-family: monospace !important}
*[style*='font-family: "Lucida Fax Demibold", sans-serif']{font-family: sans-serif !important}
*[style*='font-family: "Lucida Fax Demibold", serif']{font-family: serif !important}
*[style*='font-family: "Lucida Fax Regular", monospace']{font-family: monospace !important}
*[style*='font-family: "Lucida Fax Regular", sans-serif']{font-family: sans-serif !important}
*[style*='font-family: "Lucida Fax Regular", serif']{font-family: serif !important}
*[style*='font-family: "Lucida Grande", monospace']{font-family: monospace !important}
*[style*='font-family: "Lucida Grande", sans-serif']{font-family: sans-serif !important}
*[style*='font-family: "Lucida Grande", serif']{font-family: serif !important}
*[style*='font-family: "Lucida Grande Bold", monospace']{font-family: monospace !important}
*[style*='font-family: "Lucida Grande Bold", sans-serif']{font-family: sans-serif !important}
*[style*='font-family: "Lucida Grande Bold", serif']{font-family: serif !important}
*[style*='font-family: "Lucida Handwriting", monospace']{font-family: monospace !important}
*[style*='font-family: "Lucida Handwriting", sans-serif']{font-family: sans-serif !important}
*[style*='font-family: "Lucida Handwriting", serif']{font-family: serif !important}
*[style*='font-family: "Lucida Handwriting Italic", monospace']{font-family: monospace !important}
*[style*='font-family: "Lucida Handwriting Italic", sans-serif']{font-family: sans-serif !important}
*[style*='font-family: "Lucida Handwriting Italic", serif']{font-family: serif !important}
*[style*='font-family: "Lucida Sans", monospace']{font-family: monospace !important}
*[style*='font-family: "Lucida Sans", sans-serif']{font-family: sans-serif !important}
*[style*='font-family: "Lucida Sans", serif']{font-family: serif !important}
*[style*='font-family: "Lucida Sans Demibold Italic", monospace']{font-family: monospace !important}
*[style*='font-family: "Lucida Sans Demibold Italic", sans-serif']{font-family: sans-serif !important}
*[style*='font-family: "Lucida Sans Demibold Italic", serif']{font-family: serif !important}
*[style*='font-family: "Lucida Sans Typewriter", monospace']{font-family: "Liberation Serif" !important}
*[style*='font-family: "Lucida Sans Typewriter", sans-serif']{font-family: "Liberation Serif" !important}
*[style*='font-family: "Lucida Sans Typewriter", serif']{font-family: "Liberation Serif" !important}
*[style*='font-family: "Lucida Sans Typewriter Bold", monospace']{font-family: monospace !important}
*[style*='font-family: "Lucida Sans Typewriter Bold", sans-serif']{font-family: sans-serif !important}
*[style*='font-family: "Lucida Sans Typewriter Bold", serif']{font-family: serif !important}
*[style*='font-family: "Lucida Sans Unicode", monospace']{font-family: "Liberation Serif" !important}
*[style*='font-family: "Lucida Sans Unicode", sans-serif']{font-family: "Liberation Serif" !important}
*[style*='font-family: "Lucida Sans Unicode", serif']{font-family: "Liberation Serif" !important}
*[style*='font-family: Luminari, monospace']{font-family: monospace !important}
*[style*='font-family: Luminari, sans-serif']{font-family: sans-serif !important}
*[style*='font-family: Luminari, serif']{font-family: serif !important}
*[style*='font-family: "Luxi Mono", monospace']{font-family: monospace !important}
*[style*='font-family: "Luxi Mono", sans-serif']{font-family: sans-serif !important}
*[style*='font-family: "Luxi Mono", serif']{font-family: serif !important}
*[style*='font-family: "MS Gothic", monospace']{font-family: "Liberation Serif" !important}
*[style*='font-family: "MS Gothic", sans-serif']{font-family: "Liberation Serif" !important}
*[style*='font-family: "MS Gothic", serif']{font-family: "Liberation Serif" !important}
*[style*='font-family: "MS Mincho", monospace']{font-family: monospace !important}
*[style*='font-family: "MS Mincho", sans-serif']{font-family: sans-serif !important}
*[style*='font-family: "MS Mincho", serif']{font-family: serif !important}
*[style*='font-family: "MS Outlook", monospace']{font-family: "Liberation Serif" !important}
*[style*='font-family: "MS Outlook", sans-serif']{font-family: "Liberation Serif" !important}
*[style*='font-family: "MS Outlook", serif']{font-family: "Liberation Serif" !important}
*[style*='font-family: "MS PGothic", monospace']{font-family: "Liberation Serif" !important}
*[style*='font-family: "MS PGothic", sans-serif']{font-family: "Liberation Serif" !important}
*[style*='font-family: "MS PGothic", serif']{font-family: "Liberation Serif" !important}
*[style*='font-family: "MS PMincho", monospace']{font-family: monospace !important}
*[style*='font-family: "MS PMincho", sans-serif']{font-family: sans-serif !important}
*[style*='font-family: "MS PMincho", serif']{font-family: serif !important}
*[style*='font-family: "MS Reference Sans Serif", monospace']{font-family: monospace !important}
*[style*='font-family: "MS Reference Sans Serif", sans-serif']{font-family: sans-serif !important}
*[style*='font-family: "MS Reference Sans Serif", serif']{font-family: serif !important}
*[style*='font-family: "MS Reference Specialty", monospace']{font-family: monospace !important}
*[style*='font-family: "MS Reference Specialty", sans-serif']{font-family: sans-serif !important}
*[style*='font-family: "MS Reference Specialty", serif']{font-family: serif !important}
*[style*='font-family: "MS Sans Serif", monospace']{font-family: "Liberation Serif" !important}
*[style*='font-family: "MS Sans Serif", sans-serif']{font-family: "Liberation Serif" !important}
*[style*='font-family: "MS Sans Serif", serif']{font-family: "Liberation Serif" !important}
*[style*='font-family: "MS Serif", monospace']{font-family: "Liberation Serif" !important}
*[style*='font-family: "MS Serif", sans-serif']{font-family: "Liberation Serif" !important}
*[style*='font-family: "MS Serif", serif']{font-family: "Liberation Serif" !important}
*[style*='font-family: "MS UI Gothic", monospace']{font-family: "Liberation Serif" !important}
*[style*='font-family: "MS UI Gothic", sans-serif']{font-family: "Liberation Serif" !important}
*[style*='font-family: "MS UI Gothic", serif']{font-family: "Liberation Serif" !important}
*[style*='font-family: "MT Extra", monospace']{font-family: monospace !important}
*[style*='font-family: "MT Extra", sans-serif']{font-family: sans-serif !important}
*[style*='font-family: "MT Extra", serif']{font-family: serif !important}
*[style*='font-family: "MV Boli", monospace']{font-family: "Liberation Serif" !important}
*[style*='font-family: "MV Boli", sans-serif']{font-family: "Liberation Serif" !important}
*[style*='font-family: "MV Boli", serif']{font-family: "Liberation Serif" !important}
*[style*='font-family: Mael, monospace']{font-family: monospace !important}
*[style*='font-family: Mael, sans-serif']{font-family: sans-serif !important}
*[style*='font-family: Mael, serif']{font-family: serif !important}
*[style*='font-family: Magneto, monospace']{font-family: monospace !important}
*[style*='font-family: Magneto, sans-serif']{font-family: sans-serif !important}
*[style*='font-family: Magneto, serif']{font-family: serif !important}
*[style*='font-family: "Maiandra GD", monospace']{font-family: monospace !important}
*[style*='font-family: "Maiandra GD", sans-serif']{font-family: sans-serif !important}
*[style*='font-family: "Maiandra GD", serif']{font-family: serif !important}
*[style*='font-family: "Malayalam MN", monospace']{font-family: monospace !important}
*[style*='font-family: "Malayalam MN", sans-serif']{font-family: sans-serif !important}
*[style*='font-family: "Malayalam MN", serif']{font-family: serif !important}
*[style*='font-family: "Malayalam MN Bold", monospace']{font-family: monospace !important}
*[style*='font-family: "Malayalam MN Bold", sans-serif']{font-family: sans-serif !important}
*[style*='font-family: "Malayalam MN Bold", serif']{font-family: serif !important}
*[style*='font-family: "Malayalam Sangam MN", monospace']{font-family: monospace !important}
*[style*='font-family: "Malayalam Sangam MN", sans-serif']{font-family: sans-serif !important}
*[style*='font-family: "Malayalam Sangam MN", serif']{font-family: serif !important}
*[style*='font-family: "Malayalam Sangam MN Bold", monospace']{font-family: monospace !important}
*[style*='font-family: "Malayalam Sangam MN Bold", sans-serif']{font-family: sans-serif !important}
*[style*='font-family: "Malayalam Sangam MN Bold", serif']{font-family: serif !important}
*[style*='font-family: "Malgun Gothic", monospace']{font-family: "Liberation Serif" !important}
*[style*='font-family: "Malgun Gothic", sans-serif']{font-family: "Liberation Serif" !important}
*[style*='font-family: "Malgun Gothic", serif']{font-family: "Liberation Serif" !important}
*[style*='font-family: Mallige, monospace']{font-family: monospace !important}
*[style*='font-family: Mallige, sans-serif']{font-family: sans-serif !important}
*[style*='font-family: Mallige, serif']{font-family: serif !important}
*[style*='font-family: Mangal, monospace']{font-family: "Liberation Serif" !important}
*[style*='font-family: Mangal, sans-serif']{font-family: "Liberation Serif" !important}
*[style*='font-family: Mangal, serif']{font-family: "Liberation Serif" !important}
*[style*='font-family: Manorly, monospace']{font-family: monospace !important}
*[style*='font-family: Manorly, sans-serif']{font-family: sans-serif !important}
*[style*='font-family: Manorly, serif']{font-family: serif !important}
*[style*='font-family: Marion, monospace']{font-family: "Liberation Serif" !important}
*[style*='font-family: Marion, sans-serif']{font-family: "Liberation Serif" !important}
*[style*='font-family: Marion, serif']{font-family: "Liberation Serif" !important}
*[style*='font-family: "Marion Bold", monospace']{font-family: monospace !important}
*[style*='font-family: "Marion Bold", sans-serif']{font-family: sans-serif !important}
*[style*='font-family: "Marion Bold", serif']{font-family: serif !important}
*[style*='font-family: "Marker Felt", monospace']{font-family: monospace !important}
*[style*='font-family: "Marker Felt", sans-serif']{font-family: sans-serif !important}
*[style*='font-family: "Marker Felt", serif']{font-family: serif !important}
*[style*='font-family: "Marker Felt Thin", monospace']{font-family: monospace !important}
*[style*='font-family: "Marker Felt Thin", sans-serif']{font-family: sans-serif !important}
*[style*='font-family: "Marker Felt Thin", serif']{font-family: serif !important}
*[style*='font-family: Marlett, monospace']{font-family: "Liberation Serif" !important}
*[style*='font-family: Marlett, sans-serif']{font-family: "Liberation Serif" !important}
*[style*='font-family: Marlett, serif']{font-family: "Liberation Serif" !important}
*[style*='font-family: Martina, monospace']{font-family: monospace !important}
*[style*='font-family: Martina, sans-serif']{font-family: sans-serif !important}
*[style*='font-family: Martina, serif']{font-family: serif !important}
*[style*='font-family: "Matura MT Script Capitals", monospace']{font-family: monospace !important}
*[style*='font-family: "Matura MT Script Capitals", sans-serif']{font-family: sans-serif !important}
*[style*='font-family: "Matura MT Script Capitals", serif']{font-family: serif !important}
*[style*='font-family: Meera, monospace']{font-family: monospace !important}
*[style*='font-family: Meera, sans-serif']{font-family: sans-serif !important}
*[style*='font-family: Meera, serif']{font-family: serif !important}
*[style*='font-family: Meiryo, monospace']{font-family: monospace !important}
*[style*='font-family: Meiryo, sans-serif']{font-family: sans-serif !important}
*[style*='font-family: Meiryo, serif']{font-family: serif !important}
*[style*='font-family: "Meiryo Bold", monospace']{font-family: monospace !important}
*[style*='font-family: "Meiryo Bold", sans-serif']{font-family: sans-serif !important}
*[style*='font-family: "Meiryo Bold", serif']{font-family: serif !important}
*[style*='font-family: "Meiryo UI", monospace']{font-family: monospace !important}
*[style*='font-family: "Meiryo UI", sans-serif']{font-family: sans-serif !important}
*[style*='font-family: "Meiryo UI", serif']{font-family: serif !important}
*[style*='font-family: MelodBold, monospace']{font-family: monospace !important}
*[style*='font-family: MelodBold, sans-serif']{font-family: sans-serif !important}
*[style*='font-family: MelodBold, serif']{font-family: serif !important}
*[style*='font-family: Menlo, monospace']{font-family: monospace !important}
*[style*='font-family: Menlo, sans-serif']{font-family: sans-serif !important}
*[style*='font-family: Menlo, serif']{font-family: serif !important}
*[style*='font-family: "Menlo Bold", monospace']{font-family: monospace !important}
*[style*='font-family: "Menlo Bold", sans-serif']{font-family: sans-serif !important}
*[style*='font-family: "Menlo Bold", serif']{font-family: serif !important}
*[style*='font-family: "Mesquite Std", monospace']{font-family: monospace !important}
*[style*='font-family: "Mesquite Std", sans-serif']{font-family: sans-serif !important}
*[style*='font-family: "Mesquite Std", serif']{font-family: serif !important}
*[style*='font-family: Microsoft, monospace']{font-family: monospace !important}
*[style*='font-family: Microsoft, sans-serif']{font-family: sans-serif !important}
*[style*='font-family: Microsoft, serif']{font-family: serif !important}
*[style*='font-family: "Microsoft Himalaya", monospace']{font-family: "Liberation Serif" !important}
*[style*='font-family: "Microsoft Himalaya", sans-serif']{font-family: "Liberation Serif" !important}
*[style*='font-family: "Microsoft Himalaya", serif']{font-family: "Liberation Serif" !important}
*[style*='font-family: "Microsoft JhengHei", monospace']{font-family: "Liberation Serif" !important}
*[style*='font-family: "Microsoft JhengHei", sans-serif']{font-family: "Liberation Serif" !important}
*[style*='font-family: "Microsoft JhengHei", serif']{font-family: "Liberation Serif" !important}
*[style*='font-family: "Microsoft JhengHei UI", monospace']{font-family: "Liberation Serif" !important}
*[style*='font-family: "Microsoft JhengHei UI", sans-serif']{font-family: "Liberation Serif" !important}
*[style*='font-family: "Microsoft JhengHei UI", serif']{font-family: "Liberation Serif" !important}
*[style*='font-family: "Microsoft New Tai Lue", monospace']{font-family: "Liberation Serif" !important}
*[style*='font-family: "Microsoft New Tai Lue", sans-serif']{font-family: "Liberation Serif" !important}
*[style*='font-family: "Microsoft New Tai Lue", serif']{font-family: "Liberation Serif" !important}
*[style*='font-family: "Microsoft PhagsPa", monospace']{font-family: "Liberation Serif" !important}
*[style*='font-family: "Microsoft PhagsPa", sans-serif']{font-family: "Liberation Serif" !important}
*[style*='font-family: "Microsoft PhagsPa", serif']{font-family: "Liberation Serif" !important}
*[style*='font-family: "Microsoft Sans Serif", monospace']{font-family: "Liberation Serif" !important}
*[style*='font-family: "Microsoft Sans Serif", sans-serif']{font-family: "Liberation Serif" !important}
*[style*='font-family: "Microsoft Sans Serif", serif']{font-family: "Liberation Serif" !important}
*[style*='font-family: "Microsoft Tai Le", monospace']{font-family: "Liberation Serif" !important}
*[style*='font-family: "Microsoft Tai Le", sans-serif']{font-family: "Liberation Serif" !important}
*[style*='font-family: "Microsoft Tai Le", serif']{font-family: "Liberation Serif" !important}
*[style*='font-family: "Microsoft Tai Le Bold", monospace']{font-family: monospace !important}
*[style*='font-family: "Microsoft Tai Le Bold", sans-serif']{font-family: sans-serif !important}
*[style*='font-family: "Microsoft Tai Le Bold", serif']{font-family: serif !important}
*[style*='font-family: "Microsoft Uighur", monospace']{font-family: "Liberation Serif" !important}
*[style*='font-family: "Microsoft Uighur", sans-serif']{font-family: "Liberation Serif" !important}
*[style*='font-family: "Microsoft Uighur", serif']{font-family: "Liberation Serif" !important}
*[style*='font-family: "Microsoft YaHei", monospace']{font-family: "Liberation Serif" !important}
*[style*='font-family: "Microsoft YaHei", sans-serif']{font-family: "Liberation Serif" !important}
*[style*='font-family: "Microsoft YaHei", serif']{font-family: "Liberation Serif" !important}
*[style*='font-family: "Microsoft YaHei UI", monospace']{font-family: "Liberation Serif" !important}
*[style*='font-family: "Microsoft YaHei UI", sans-serif']{font-family: "Liberation Serif" !important}
*[style*='font-family: "Microsoft YaHei UI", serif']{font-family: "Liberation Serif" !important}
*[style*='font-family: "Microsoft Yi Baiti", monospace']{font-family: "Liberation Serif" !important}
*[style*='font-family: "Microsoft Yi Baiti", sans-serif']{font-family: "Liberation Serif" !important}
*[style*='font-family: "Microsoft Yi Baiti", serif']{font-family: "Liberation Serif" !important}
*[style*='font-family: Minerva, monospace']{font-family: monospace !important}
*[style*='font-family: Minerva, sans-serif']{font-family: sans-serif !important}
*[style*='font-family: Minerva, serif']{font-family: serif !important}
*[style*='font-family: MingLiU, monospace']{font-family: monospace !important}
*[style*='font-family: MingLiU, sans-serif']{font-family: sans-serif !important}
*[style*='font-family: MingLiU, serif']{font-family: serif !important}
*[style*='font-family: MingLiU-ExtB, monospace']{font-family: "Liberation Serif" !important}
*[style*='font-family: MingLiU-ExtB, sans-serif']{font-family: "Liberation Serif" !important}
*[style*='font-family: MingLiU-ExtB, serif']{font-family: "Liberation Serif" !important}
*[style*='font-family: MingLiU_HKSCS, monospace']{font-family: monospace !important}
*[style*='font-family: MingLiU_HKSCS, sans-serif']{font-family: sans-serif !important}
*[style*='font-family: MingLiU_HKSCS, serif']{font-family: serif !important}
*[style*='font-family: "Minion Pro", monospace']{font-family: monospace !important}
*[style*='font-family: "Minion Pro", sans-serif']{font-family: sans-serif !important}
*[style*='font-family: "Minion Pro", serif']{font-family: serif !important}
*[style*='font-family: Miriam, monospace']{font-family: "Liberation Serif" !important}
*[style*='font-family: Miriam, sans-serif']{font-family: "Liberation Serif" !important}
*[style*='font-family: Miriam, serif']{font-family: "Liberation Serif" !important}
*[style*='font-family: Mishafi, monospace']{font-family: monospace !important}
*[style*='font-family: Mishafi, sans-serif']{font-family: sans-serif !important}
*[style*='font-family: Mishafi, serif']{font-family: serif !important}
*[style*='font-family: "Mishafi Gold", monospace']{font-family: monospace !important}
*[style*='font-family: "Mishafi Gold", sans-serif']{font-family: sans-serif !important}
*[style*='font-family: "Mishafi Gold", serif']{font-family: serif !important}
*[style*='font-family: Mistral, monospace']{font-family: monospace !important}
*[style*='font-family: Mistral, sans-serif']{font-family: sans-serif !important}
*[style*='font-family: Mistral, serif']{font-family: serif !important}
*[style*='font-family: Modern, monospace']{font-family: "Liberation Serif" !important}
*[style*='font-family: Modern, sans-serif']{font-family: "Liberation Serif" !important}
*[style*='font-family: Modern, serif']{font-family: "Liberation Serif" !important}
*[style*='font-family: "Modern No. 20", monospace']{font-family: monospace !important}
*[style*='font-family: "Modern No. 20", sans-serif']{font-family: sans-serif !important}
*[style*='font-family: "Modern No. 20", serif']{font-family: serif !important}
*[style*='font-family: Monaco, monospace']{font-family: monospace !important}
*[style*='font-family: Monaco, sans-serif']{font-family: sans-serif !important}
*[style*='font-family: Monaco, serif']{font-family: serif !important}
*[style*='font-family: "Mongolian Baiti", monospace']{font-family: "Liberation Serif" !important}
*[style*='font-family: "Mongolian Baiti", sans-serif']{font-family: "Liberation Serif" !important}
*[style*='font-family: "Mongolian Baiti", serif']{font-family: "Liberation Serif" !important}
*[style*='font-family: Monospace, monospace']{font-family: monospace !important}
*[style*='font-family: Monospace, sans-serif']{font-family: sans-serif !important}
*[style*='font-family: Monospace, serif']{font-family: serif !important}
*[style*='font-family: "Monotype Corsiva", monospace']{font-family: "Liberation Serif" !important}
*[style*='font-family: "Monotype Corsiva", sans-serif']{font-family: "Liberation Serif" !important}
*[style*='font-family: "Monotype Corsiva", serif']{font-family: "Liberation Serif" !important}
*[style*='font-family: "Monotype Sorts", monospace']{font-family: monospace !important}
*[style*='font-family: "Monotype Sorts", sans-serif']{font-family: sans-serif !important}
*[style*='font-family: "Monotype Sorts", serif']{font-family: serif !important}
*[style*='font-family: MoolBoran, monospace']{font-family: monospace !important}
*[style*='font-family: MoolBoran, sans-serif']{font-family: sans-serif !important}
*[style*='font-family: MoolBoran, serif']{font-family: serif !important}
*[style*='font-family: Moonbeam, monospace']{font-family: monospace !important}
*[style*='font-family: Moonbeam, sans-serif']{font-family: sans-serif !important}
*[style*='font-family: Moonbeam, serif']{font-family: serif !important}
*[style*='font-family: MotoyaLMaru, monospace']{font-family: monospace !important}
*[style*='font-family: MotoyaLMaru, sans-serif']{font-family: sans-serif !important}
*[style*='font-family: MotoyaLMaru, serif']{font-family: serif !important}
*[style*='font-family: Mshtakan, monospace']{font-family: monospace !important}
*[style*='font-family: Mshtakan, sans-serif']{font-family: sans-serif !important}
*[style*='font-family: Mshtakan, serif']{font-family: serif !important}
*[style*='font-family: "Mshtakan Bold", monospace']{font-family: monospace !important}
*[style*='font-family: "Mshtakan Bold", sans-serif']{font-family: sans-serif !important}
*[style*='font-family: "Mshtakan Bold", serif']{font-family: serif !important}
*[style*='font-family: "Mukti Narrow", monospace']{font-family: monospace !important}
*[style*='font-family: "Mukti Narrow", sans-serif']{font-family: sans-serif !important}
*[style*='font-family: "Mukti Narrow", serif']{font-family: serif !important}
*[style*='font-family: Muna, monospace']{font-family: monospace !important}
*[style*='font-family: Muna, sans-serif']{font-family: sans-serif !important}
*[style*='font-family: Muna, serif']{font-family: serif !important}
*[style*='font-family: "Myanmar MN", monospace']{font-family: monospace !important}
*[style*='font-family: "Myanmar MN", sans-serif']{font-family: sans-serif !important}
*[style*='font-family: "Myanmar MN", serif']{font-family: serif !important}
*[style*='font-family: "Myanmar MN Bold", monospace']{font-family: monospace !important}
*[style*='font-family: "Myanmar MN Bold", sans-serif']{font-family: sans-serif !important}
*[style*='font-family: "Myanmar MN Bold", serif']{font-family: serif !important}
*[style*='font-family: "Myanmar Sangam MN", monospace']{font-family: monospace !important}
*[style*='font-family: "Myanmar Sangam MN", sans-serif']{font-family: sans-serif !important}
*[style*='font-family: "Myanmar Sangam MN", serif']{font-family: serif !important}
*[style*='font-family: "Myanmar Text", monospace']{font-family: "Liberation Serif" !important}
*[style*='font-family: "Myanmar Text", sans-serif']{font-family: "Liberation Serif" !important}
*[style*='font-family: "Myanmar Text", serif']{font-family: "Liberation Serif" !important}
*[style*='font-family: Mycalc, monospace']{font-family: monospace !important}
*[style*='font-family: Mycalc, sans-serif']{font-family: sans-serif !important}
*[style*='font-family: Mycalc, serif']{font-family: serif !important}
*[style*='font-family: "Myriad Arabic", monospace']{font-family: monospace !important}
*[style*='font-family: "Myriad Arabic", sans-serif']{font-family: sans-serif !important}
*[style*='font-family: "Myriad Arabic", serif']{font-family: serif !important}
*[style*='font-family: "Myriad Hebrew", monospace']{font-family: monospace !important}
*[style*='font-family: "Myriad Hebrew", sans-serif']{font-family: sans-serif !important}
*[style*='font-family: "Myriad Hebrew", serif']{font-family: serif !important}
*[style*='font-family: "Myriad Pro", monospace']{font-family: monospace !important}
*[style*='font-family: "Myriad Pro", sans-serif']{font-family: sans-serif !important}
*[style*='font-family: "Myriad Pro", serif']{font-family: serif !important}
*[style*='font-family: NISC18030, monospace']{font-family: monospace !important}
*[style*='font-family: NISC18030, sans-serif']{font-family: sans-serif !important}
*[style*='font-family: NISC18030, serif']{font-family: serif !important}
*[style*='font-family: NSimSun, monospace']{font-family: monospace !important}
*[style*='font-family: NSimSun, sans-serif']{font-family: sans-serif !important}
*[style*='font-family: NSimSun, serif']{font-family: serif !important}
*[style*='font-family: Nadeem, monospace']{font-family: monospace !important}
*[style*='font-family: Nadeem, sans-serif']{font-family: sans-serif !important}
*[style*='font-family: Nadeem, serif']{font-family: serif !important}
*[style*='font-family: "Nadeem Regular", monospace']{font-family: monospace !important}
*[style*='font-family: "Nadeem Regular", sans-serif']{font-family: sans-serif !important}
*[style*='font-family: "Nadeem Regular", serif']{font-family: serif !important}
*[style*='font-family: Nakula, monospace']{font-family: monospace !important}
*[style*='font-family: Nakula, sans-serif']{font-family: sans-serif !important}
*[style*='font-family: Nakula, serif']{font-family: serif !important}
*[style*='font-family: "Nanum Barun Gothic", monospace']{font-family: monospace !important}
*[style*='font-family: "Nanum Barun Gothic", sans-serif']{font-family: sans-serif !important}
*[style*='font-family: "Nanum Barun Gothic", serif']{font-family: serif !important}
*[style*='font-family: "Nanum Gothic", monospace']{font-family: monospace !important}
*[style*='font-family: "Nanum Gothic", sans-serif']{font-family: sans-serif !important}
*[style*='font-family: "Nanum Gothic", serif']{font-family: serif !important}
*[style*='font-family: "Nanum Myeongjo", monospace']{font-family: monospace !important}
*[style*='font-family: "Nanum Myeongjo", sans-serif']{font-family: sans-serif !important}
*[style*='font-family: "Nanum Myeongjo", serif']{font-family: serif !important}
*[style*='font-family: NanumBarunGothic, monospace']{font-family: monospace !important}
*[style*='font-family: NanumBarunGothic, sans-serif']{font-family: sans-serif !important}
*[style*='font-family: NanumBarunGothic, serif']{font-family: serif !important}
*[style*='font-family: NanumGothic, monospace']{font-family: monospace !important}
*[style*='font-family: NanumGothic, sans-serif']{font-family: sans-serif !important}
*[style*='font-family: NanumGothic, serif']{font-family: serif !important}
*[style*='font-family: "NanumGothic Bold", monospace']{font-family: monospace !important}
*[style*='font-family: "NanumGothic Bold", sans-serif']{font-family: sans-serif !important}
*[style*='font-family: "NanumGothic Bold", serif']{font-family: serif !important}
*[style*='font-family: NanumGothicCoding, monospace']{font-family: monospace !important}
*[style*='font-family: NanumGothicCoding, sans-serif']{font-family: sans-serif !important}
*[style*='font-family: NanumGothicCoding, serif']{font-family: serif !important}
*[style*='font-family: NanumMyeongjo, monospace']{font-family: monospace !important}
*[style*='font-family: NanumMyeongjo, sans-serif']{font-family: sans-serif !important}
*[style*='font-family: NanumMyeongjo, serif']{font-family: serif !important}
*[style*='font-family: "NanumMyeongjo Bold", monospace']{font-family: monospace !important}
*[style*='font-family: "NanumMyeongjo Bold", sans-serif']{font-family: sans-serif !important}
*[style*='font-family: "NanumMyeongjo Bold", serif']{font-family: serif !important}
*[style*='font-family: Narkisim, monospace']{font-family: "Liberation Serif" !important}
*[style*='font-family: Narkisim, sans-serif']{font-family: "Liberation Serif" !important}
*[style*='font-family: Narkisim, serif']{font-family: "Liberation Serif" !important}
*[style*='font-family: Nasalization, monospace']{font-family: monospace !important}
*[style*='font-family: Nasalization, sans-serif']{font-family: sans-serif !important}
*[style*='font-family: Nasalization, serif']{font-family: serif !important}
*[style*='font-family: Navilu, monospace']{font-family: monospace !important}
*[style*='font-family: Navilu, sans-serif']{font-family: sans-serif !important}
*[style*='font-family: Navilu, serif']{font-family: serif !important}
*[style*='font-family: "Neon Lights", monospace']{font-family: monospace !important}
*[style*='font-family: "Neon Lights", sans-serif']{font-family: sans-serif !important}
*[style*='font-family: "Neon Lights", serif']{font-family: serif !important}
*[style*='font-family: "New Peninim MT", monospace']{font-family: monospace !important}
*[style*='font-family: "New Peninim MT", sans-serif']{font-family: sans-serif !important}
*[style*='font-family: "New Peninim MT", serif']{font-family: serif !important}
*[style*='font-family: "New Peninim MT Bold", monospace']{font-family: monospace !important}
*[style*='font-family: "New Peninim MT Bold", sans-serif']{font-family: sans-serif !important}
*[style*='font-family: "New Peninim MT Bold", serif']{font-family: serif !important}
*[style*='font-family: "News Gothic MT", monospace']{font-family: monospace !important}
*[style*='font-family: "News Gothic MT", sans-serif']{font-family: sans-serif !important}
*[style*='font-family: "News Gothic MT", serif']{font-family: serif !important}
*[style*='font-family: "News Gothic MT Bold", monospace']{font-family: monospace !important}
*[style*='font-family: "News Gothic MT Bold", sans-serif']{font-family: sans-serif !important}
*[style*='font-family: "News Gothic MT Bold", serif']{font-family: serif !important}
*[style*='font-family: "Niagara Engraved", monospace']{font-family: monospace !important}
*[style*='font-family: "Niagara Engraved", sans-serif']{font-family: sans-serif !important}
*[style*='font-family: "Niagara Engraved", serif']{font-family: serif !important}
*[style*='font-family: "Niagara Solid", monospace']{font-family: "Liberation Serif" !important}
*[style*='font-family: "Niagara Solid", sans-serif']{font-family: "Liberation Serif" !important}
*[style*='font-family: "Niagara Solid", serif']{font-family: "Liberation Serif" !important}
*[style*='font-family: "Nimbus Mono L", monospace']{font-family: monospace !important}
*[style*='font-family: "Nimbus Mono L", sans-serif']{font-family: sans-serif !important}
*[style*='font-family: "Nimbus Mono L", serif']{font-family: serif !important}
*[style*='font-family: "Nimbus Roman No9 L", monospace']{font-family: monospace !important}
*[style*='font-family: "Nimbus Roman No9 L", sans-serif']{font-family: sans-serif !important}
*[style*='font-family: "Nimbus Roman No9 L", serif']{font-family: serif !important}
*[style*='font-family: "Nimbus Sans L", monospace']{font-family: monospace !important}
*[style*='font-family: "Nimbus Sans L", sans-serif']{font-family: sans-serif !important}
*[style*='font-family: "Nimbus Sans L", serif']{font-family: serif !important}
*[style*='font-family: "Nimbus Sans L Condensed", monospace']{font-family: monospace !important}
*[style*='font-family: "Nimbus Sans L Condensed", sans-serif']{font-family: sans-serif !important}
*[style*='font-family: "Nimbus Sans L Condensed", serif']{font-family: serif !important}
*[style*='font-family: Nina, monospace']{font-family: monospace !important}
*[style*='font-family: Nina, sans-serif']{font-family: sans-serif !important}
*[style*='font-family: Nina, serif']{font-family: serif !important}
*[style*='font-family: "Nirmala UI", monospace']{font-family: "Liberation Serif" !important}
*[style*='font-family: "Nirmala UI", sans-serif']{font-family: "Liberation Serif" !important}
*[style*='font-family: "Nirmala UI", serif']{font-family: "Liberation Serif" !important}
*[style*='font-family: Nirmala.ttf, monospace']{font-family: monospace !important}
*[style*='font-family: Nirmala.ttf, sans-serif']{font-family: sans-serif !important}
*[style*='font-family: Nirmala.ttf, serif']{font-family: serif !important}
*[style*='font-family: Norasi, monospace']{font-family: monospace !important}
*[style*='font-family: Norasi, sans-serif']{font-family: sans-serif !important}
*[style*='font-family: Norasi, serif']{font-family: serif !important}
*[style*='font-family: Noteworthy, monospace']{font-family: monospace !important}
*[style*='font-family: Noteworthy, sans-serif']{font-family: sans-serif !important}
*[style*='font-family: Noteworthy, serif']{font-family: serif !important}
*[style*='font-family: "Noteworthy Bold", monospace']{font-family: monospace !important}
*[style*='font-family: "Noteworthy Bold", sans-serif']{font-family: sans-serif !important}
*[style*='font-family: "Noteworthy Bold", serif']{font-family: serif !important}
*[style*='font-family: "Noto Color Emoji", monospace']{font-family: monospace !important}
*[style*='font-family: "Noto Color Emoji", sans-serif']{font-family: sans-serif !important}
*[style*='font-family: "Noto Color Emoji", serif']{font-family: serif !important}
*[style*='font-family: "Noto Emoji", monospace']{font-family: monospace !important}
*[style*='font-family: "Noto Emoji", sans-serif']{font-family: sans-serif !important}
*[style*='font-family: "Noto Emoji", serif']{font-family: serif !important}
*[style*='font-family: "Noto Mono", monospace']{font-family: monospace !important}
*[style*='font-family: "Noto Mono", sans-serif']{font-family: sans-serif !important}
*[style*='font-family: "Noto Mono", serif']{font-family: serif !important}
*[style*='font-family: "Noto Naskh Arabic", monospace']{font-family: monospace !important}
*[style*='font-family: "Noto Naskh Arabic", sans-serif']{font-family: sans-serif !important}
*[style*='font-family: "Noto Naskh Arabic", serif']{font-family: serif !important}
*[style*='font-family: "Noto Nastaliq Urdu", monospace']{font-family: monospace !important}
*[style*='font-family: "Noto Nastaliq Urdu", sans-serif']{font-family: sans-serif !important}
*[style*='font-family: "Noto Nastaliq Urdu", serif']{font-family: serif !important}
*[style*='font-family: "Noto Sans", monospace']{font-family: monospace !important}
*[style*='font-family: "Noto Sans", sans-serif']{font-family: sans-serif !important}
*[style*='font-family: "Noto Sans", serif']{font-family: serif !important}
*[style*='font-family: "Noto Sans Armenian", monospace']{font-family: monospace !important}
*[style*='font-family: "Noto Sans Armenian", sans-serif']{font-family: sans-serif !important}
*[style*='font-family: "Noto Sans Armenian", serif']{font-family: serif !important}
*[style*='font-family: "Noto Sans Bengali", monospace']{font-family: monospace !important}
*[style*='font-family: "Noto Sans Bengali", sans-serif']{font-family: sans-serif !important}
*[style*='font-family: "Noto Sans Bengali", serif']{font-family: serif !important}
*[style*='font-family: "Noto Sans CJK", monospace']{font-family: monospace !important}
*[style*='font-family: "Noto Sans CJK", sans-serif']{font-family: sans-serif !important}
*[style*='font-family: "Noto Sans CJK", serif']{font-family: serif !important}
*[style*='font-family: "Noto Sans Canadian Aboriginal", monospace']{font-family: monospace !important}
*[style*='font-family: "Noto Sans Canadian Aboriginal", sans-serif']{font-family: sans-serif !important}
*[style*='font-family: "Noto Sans Canadian Aboriginal", serif']{font-family: serif !important}
*[style*='font-family: "Noto Sans Cherokee", monospace']{font-family: monospace !important}
*[style*='font-family: "Noto Sans Cherokee", sans-serif']{font-family: sans-serif !important}
*[style*='font-family: "Noto Sans Cherokee", serif']{font-family: serif !important}
*[style*='font-family: "Noto Sans Devanagari", monospace']{font-family: monospace !important}
*[style*='font-family: "Noto Sans Devanagari", sans-serif']{font-family: sans-serif !important}
*[style*='font-family: "Noto Sans Devanagari", serif']{font-family: serif !important}
*[style*='font-family: "Noto Sans Ethiopic", monospace']{font-family: monospace !important}
*[style*='font-family: "Noto Sans Ethiopic", sans-serif']{font-family: sans-serif !important}
*[style*='font-family: "Noto Sans Ethiopic", serif']{font-family: serif !important}
*[style*='font-family: "Noto Sans Georgian", monospace']{font-family: monospace !important}
*[style*='font-family: "Noto Sans Georgian", sans-serif']{font-family: sans-serif !important}
*[style*='font-family: "Noto Sans Georgian", serif']{font-family: serif !important}
*[style*='font-family: "Noto Sans Gujarati", monospace']{font-family: monospace !important}
*[style*='font-family: "Noto Sans Gujarati", sans-serif']{font-family: sans-serif !important}
*[style*='font-family: "Noto Sans Gujarati", serif']{font-family: serif !important}
*[style*='font-family: "Noto Sans Gurmukhi", monospace']{font-family: monospace !important}
*[style*='font-family: "Noto Sans Gurmukhi", sans-serif']{font-family: sans-serif !important}
*[style*='font-family: "Noto Sans Gurmukhi", serif']{font-family: serif !important}
*[style*='font-family: "Noto Sans Hebrew", monospace']{font-family: monospace !important}
*[style*='font-family: "Noto Sans Hebrew", sans-serif']{font-family: sans-serif !important}
*[style*='font-family: "Noto Sans Hebrew", serif']{font-family: serif !important}
*[style*='font-family: "Noto Sans JP", monospace']{font-family: monospace !important}
*[style*='font-family: "Noto Sans JP", sans-serif']{font-family: sans-serif !important}
*[style*='font-family: "Noto Sans JP", serif']{font-family: serif !important}
*[style*='font-family: "Noto Sans KR", monospace']{font-family: monospace !important}
*[style*='font-family: "Noto Sans KR", sans-serif']{font-family: sans-serif !important}
*[style*='font-family: "Noto Sans KR", serif']{font-family: serif !important}
*[style*='font-family: "Noto Sans Kannada", monospace']{font-family: monospace !important}
*[style*='font-family: "Noto Sans Kannada", sans-serif']{font-family: sans-serif !important}
*[style*='font-family: "Noto Sans Kannada", serif']{font-family: serif !important}
*[style*='font-family: "Noto Sans Khmer", monospace']{font-family: monospace !important}
*[style*='font-family: "Noto Sans Khmer", sans-serif']{font-family: sans-serif !important}
*[style*='font-family: "Noto Sans Khmer", serif']{font-family: serif !important}
*[style*='font-family: "Noto Sans Lao", monospace']{font-family: monospace !important}
*[style*='font-family: "Noto Sans Lao", sans-serif']{font-family: sans-serif !important}
*[style*='font-family: "Noto Sans Lao", serif']{font-family: serif !important}
*[style*='font-family: "Noto Sans Malayalam", monospace']{font-family: monospace !important}
*[style*='font-family: "Noto Sans Malayalam", sans-serif']{font-family: sans-serif !important}
*[style*='font-family: "Noto Sans Malayalam", serif']{font-family: serif !important}
*[style*='font-family: "Noto Sans Myanmar", monospace']{font-family: monospace !important}
*[style*='font-family: "Noto Sans Myanmar", sans-serif']{font-family: sans-serif !important}
*[style*='font-family: "Noto Sans Myanmar", serif']{font-family: serif !important}
*[style*='font-family: "Noto Sans Oriya", monospace']{font-family: monospace !important}
*[style*='font-family: "Noto Sans Oriya", sans-serif']{font-family: sans-serif !important}
*[style*='font-family: "Noto Sans Oriya", serif']{font-family: serif !important}
*[style*='font-family: "Noto Sans SC", monospace']{font-family: monospace !important}
*[style*='font-family: "Noto Sans SC", sans-serif']{font-family: sans-serif !important}
*[style*='font-family: "Noto Sans SC", serif']{font-family: serif !important}
*[style*='font-family: "Noto Sans Sinhala", monospace']{font-family: monospace !important}
*[style*='font-family: "Noto Sans Sinhala", sans-serif']{font-family: sans-serif !important}
*[style*='font-family: "Noto Sans Sinhala", serif']{font-family: serif !important}
*[style*='font-family: "Noto Sans Symbols", monospace']{font-family: monospace !important}
*[style*='font-family: "Noto Sans Symbols", sans-serif']{font-family: sans-serif !important}
*[style*='font-family: "Noto Sans Symbols", serif']{font-family: serif !important}
*[style*='font-family: "Noto Sans TC", monospace']{font-family: monospace !important}
*[style*='font-family: "Noto Sans TC", sans-serif']{font-family: sans-serif !important}
*[style*='font-family: "Noto Sans TC", serif']{font-family: serif !important}
*[style*='font-family: "Noto Sans Tamil", monospace']{font-family: monospace !important}
*[style*='font-family: "Noto Sans Tamil", sans-serif']{font-family: sans-serif !important}
*[style*='font-family: "Noto Sans Tamil", serif']{font-family: serif !important}
*[style*='font-family: "Noto Sans Telugu", monospace']{font-family: monospace !important}
*[style*='font-family: "Noto Sans Telugu", sans-serif']{font-family: sans-serif !important}
*[style*='font-family: "Noto Sans Telugu", serif']{font-family: serif !important}
*[style*='font-family: "Noto Sans Thai", monospace']{font-family: monospace !important}
*[style*='font-family: "Noto Sans Thai", sans-serif']{font-family: sans-serif !important}
*[style*='font-family: "Noto Sans Thai", serif']{font-family: serif !important}
*[style*='font-family: "Noto Sans Yi", monospace']{font-family: monospace !important}
*[style*='font-family: "Noto Sans Yi", sans-serif']{font-family: sans-serif !important}
*[style*='font-family: "Noto Sans Yi", serif']{font-family: serif !important}
*[style*='font-family: "Noto Serif", monospace']{font-family: monospace !important}
*[style*='font-family: "Noto Serif", sans-serif']{font-family: sans-serif !important}
*[style*='font-family: "Noto Serif", serif']{font-family: serif !important}
*[style*='font-family: Notram, monospace']{font-family: monospace !important}
*[style*='font-family: Notram, sans-serif']{font-family: sans-serif !important}
*[style*='font-family: Notram, serif']{font-family: serif !important}
*[style*='font-family: November, monospace']{font-family: monospace !important}
*[style*='font-family: November, sans-serif']{font-family: sans-serif !important}
*[style*='font-family: November, serif']{font-family: serif !important}
*[style*='font-family: "Nueva Std", monospace']{font-family: monospace !important}
*[style*='font-family: "Nueva Std", sans-serif']{font-family: sans-serif !important}
*[style*='font-family: "Nueva Std", serif']{font-family: serif !important}
*[style*='font-family: "Nueva Std Cond", monospace']{font-family: monospace !important}
*[style*='font-family: "Nueva Std Cond", sans-serif']{font-family: sans-serif !important}
*[style*='font-family: "Nueva Std Cond", serif']{font-family: serif !important}
*[style*='font-family: Nyala, monospace']{font-family: monospace !important}
*[style*='font-family: Nyala, sans-serif']{font-family: sans-serif !important}
*[style*='font-family: Nyala, serif']{font-family: serif !important}
*[style*='font-family: "OCR A Extended", monospace']{font-family: monospace !important}
*[style*='font-family: "OCR A Extended", sans-serif']{font-family: sans-serif !important}
*[style*='font-family: "OCR A Extended", serif']{font-family: serif !important}
*[style*='font-family: "OCR A Std", monospace']{font-family: monospace !important}
*[style*='font-family: "OCR A Std", sans-serif']{font-family: sans-serif !important}
*[style*='font-family: "OCR A Std", serif']{font-family: serif !important}
*[style*='font-family: "Old English Text MT", monospace']{font-family: monospace !important}
*[style*='font-family: "Old English Text MT", sans-serif']{font-family: sans-serif !important}
*[style*='font-family: "Old English Text MT", serif']{font-family: serif !important}
*[style*='font-family: OldeEnglish, monospace']{font-family: monospace !important}
*[style*='font-family: OldeEnglish, sans-serif']{font-family: sans-serif !important}
*[style*='font-family: OldeEnglish, serif']{font-family: serif !important}
*[style*='font-family: Onyx, monospace']{font-family: monospace !important}
*[style*='font-family: Onyx, sans-serif']{font-family: sans-serif !important}
*[style*='font-family: Onyx, serif']{font-family: serif !important}
*[style*='font-family: OpenSymbol, monospace']{font-family: monospace !important}
*[style*='font-family: OpenSymbol, sans-serif']{font-family: sans-serif !important}
*[style*='font-family: OpenSymbol, serif']{font-family: serif !important}
*[style*='font-family: OpineHeavy, monospace']{font-family: monospace !important}
*[style*='font-family: OpineHeavy, sans-serif']{font-family: sans-serif !important}
*[style*='font-family: OpineHeavy, serif']{font-family: serif !important}
*[style*='font-family: Optima, monospace']{font-family: monospace !important}
*[style*='font-family: Optima, sans-serif']{font-family: sans-serif !important}
*[style*='font-family: Optima, serif']{font-family: serif !important}
*[style*='font-family: "Optima Bold", monospace']{font-family: monospace !important}
*[style*='font-family: "Optima Bold", sans-serif']{font-family: sans-serif !important}
*[style*='font-family: "Optima Bold", serif']{font-family: serif !important}
*[style*='font-family: "Optima Regular", monospace']{font-family: monospace !important}
*[style*='font-family: "Optima Regular", sans-serif']{font-family: sans-serif !important}
*[style*='font-family: "Optima Regular", serif']{font-family: serif !important}
*[style*='font-family: "Orator Std", monospace']{font-family: monospace !important}
*[style*='font-family: "Orator Std", sans-serif']{font-family: sans-serif !important}
*[style*='font-family: "Orator Std", serif']{font-family: serif !important}
*[style*='font-family: "Oriya MN", monospace']{font-family: monospace !important}
*[style*='font-family: "Oriya MN", sans-serif']{font-family: sans-serif !important}
*[style*='font-family: "Oriya MN", serif']{font-family: serif !important}
*[style*='font-family: "Oriya MN Bold", monospace']{font-family: monospace !important}
*[style*='font-family: "Oriya MN Bold", sans-serif']{font-family: sans-serif !important}
*[style*='font-family: "Oriya MN Bold", serif']{font-family: serif !important}
*[style*='font-family: "Oriya Sangam MN", monospace']{font-family: "Liberation Serif" !important}
*[style*='font-family: "Oriya Sangam MN", sans-serif']{font-family: "Liberation Serif" !important}
*[style*='font-family: "Oriya Sangam MN", serif']{font-family: "Liberation Serif" !important}
*[style*='font-family: "Oriya Sangam MN Bold", monospace']{font-family: monospace !important}
*[style*='font-family: "Oriya Sangam MN Bold", sans-serif']{font-family: sans-serif !important}
*[style*='font-family: "Oriya Sangam MN Bold", serif']{font-family: serif !important}
*[style*='font-family: Osaka, monospace']{font-family: monospace !important}
*[style*='font-family: Osaka, sans-serif']{font-family: sans-serif !important}
*[style*='font-family: Osaka, serif']{font-family: serif !important}
*[style*='font-family: Osaka-Mono, monospace']{font-family: monospace !important}
*[style*='font-family: Osaka-Mono, sans-serif']{font-family: sans-serif !important}
*[style*='font-family: Osaka-Mono, serif']{font-family: serif !important}
*[style*='font-family: OsakaMono, monospace']{font-family: monospace !important}
*[style*='font-family: OsakaMono, sans-serif']{font-family: sans-serif !important}
*[style*='font-family: OsakaMono, serif']{font-family: serif !important}
*[style*='font-family: "PCMyungjo Regular", monospace']{font-family: monospace !important}
*[style*='font-family: "PCMyungjo Regular", sans-serif']{font-family: sans-serif !important}
*[style*='font-family: "PCMyungjo Regular", serif']{font-family: serif !important}
*[style*='font-family: PCmyoungjo, monospace']{font-family: monospace !important}
*[style*='font-family: PCmyoungjo, sans-serif']{font-family: sans-serif !important}
*[style*='font-family: PCmyoungjo, serif']{font-family: serif !important}
*[style*='font-family: PMingLiU, monospace']{font-family: monospace !important}
*[style*='font-family: PMingLiU, sans-serif']{font-family: sans-serif !important}
*[style*='font-family: PMingLiU, serif']{font-family: serif !important}
*[style*='font-family: PMingLiU-ExtB, monospace']{font-family: "Liberation Serif" !important}
*[style*='font-family: PMingLiU-ExtB, sans-serif']{font-family: "Liberation Serif" !important}
*[style*='font-family: PMingLiU-ExtB, serif']{font-family: "Liberation Serif" !important}
*[style*='font-family: "PR Celtic Narrow", monospace']{font-family: monospace !important}
*[style*='font-family: "PR Celtic Narrow", sans-serif']{font-family: sans-serif !important}
*[style*='font-family: "PR Celtic Narrow", serif']{font-family: serif !important}
*[style*='font-family: "PT Mono", monospace']{font-family: monospace !important}
*[style*='font-family: "PT Mono", sans-serif']{font-family: sans-serif !important}
*[style*='font-family: "PT Mono", serif']{font-family: serif !important}
*[style*='font-family: "PT Sans", monospace']{font-family: monospace !important}
*[style*='font-family: "PT Sans", sans-serif']{font-family: sans-serif !important}
*[style*='font-family: "PT Sans", serif']{font-family: serif !important}
*[style*='font-family: "PT Sans Bold", monospace']{font-family: monospace !important}
*[style*='font-family: "PT Sans Bold", sans-serif']{font-family: sans-serif !important}
*[style*='font-family: "PT Sans Bold", serif']{font-family: serif !important}
*[style*='font-family: "PT Sans Caption Bold", monospace']{font-family: monospace !important}
*[style*='font-family: "PT Sans Caption Bold", sans-serif']{font-family: sans-serif !important}
*[style*='font-family: "PT Sans Caption Bold", serif']{font-family: serif !important}
*[style*='font-family: "PT Sans Narrow Bold", monospace']{font-family: monospace !important}
*[style*='font-family: "PT Sans Narrow Bold", sans-serif']{font-family: sans-serif !important}
*[style*='font-family: "PT Sans Narrow Bold", serif']{font-family: serif !important}
*[style*='font-family: "PT Serif", monospace']{font-family: monospace !important}
*[style*='font-family: "PT Serif", sans-serif']{font-family: sans-serif !important}
*[style*='font-family: "PT Serif", serif']{font-family: serif !important}
*[style*='font-family: Padauk, monospace']{font-family: monospace !important}
*[style*='font-family: Padauk, sans-serif']{font-family: sans-serif !important}
*[style*='font-family: Padauk, serif']{font-family: serif !important}
*[style*='font-family: "Padauk Book", monospace']{font-family: monospace !important}
*[style*='font-family: "Padauk Book", sans-serif']{font-family: sans-serif !important}
*[style*='font-family: "Padauk Book", serif']{font-family: serif !important}
*[style*='font-family: Padmaa, monospace']{font-family: monospace !important}
*[style*='font-family: Padmaa, sans-serif']{font-family: sans-serif !important}
*[style*='font-family: Padmaa, serif']{font-family: serif !important}
*[style*='font-family: Pagul, monospace']{font-family: monospace !important}
*[style*='font-family: Pagul, sans-serif']{font-family: sans-serif !important}
*[style*='font-family: Pagul, serif']{font-family: serif !important}
*[style*='font-family: "Palace Script MT", monospace']{font-family: monospace !important}
*[style*='font-family: "Palace Script MT", sans-serif']{font-family: sans-serif !important}
*[style*='font-family: "Palace Script MT", serif']{font-family: serif !important}
*[style*='font-family: Palatino, monospace']{font-family: monospace !important}
*[style*='font-family: Palatino, sans-serif']{font-family: sans-serif !important}
*[style*='font-family: Palatino, serif']{font-family: serif !important}
*[style*='font-family: "Palatino Bold", monospace']{font-family: monospace !important}
*[style*='font-family: "Palatino Bold", sans-serif']{font-family: sans-serif !important}
*[style*='font-family: "Palatino Bold", serif']{font-family: serif !important}
*[style*='font-family: "Palatino Linotype", monospace']{font-family: "Liberation Serif" !important}
*[style*='font-family: "Palatino Linotype", sans-serif']{font-family: "Liberation Serif" !important}
*[style*='font-family: "Palatino Linotype", serif']{font-family: "Liberation Serif" !important}
*[style*='font-family: "Palatino Linotype Bold", monospace']{font-family: monospace !important}
*[style*='font-family: "Palatino Linotype Bold", sans-serif']{font-family: sans-serif !important}
*[style*='font-family: "Palatino Linotype Bold", serif']{font-family: serif !important}
*[style*='font-family: Papyrus, monospace']{font-family: monospace !important}
*[style*='font-family: Papyrus, sans-serif']{font-family: sans-serif !important}
*[style*='font-family: Papyrus, serif']{font-family: serif !important}
*[style*='font-family: "Papyrus Condensed", monospace']{font-family: monospace !important}
*[style*='font-family: "Papyrus Condensed", sans-serif']{font-family: sans-serif !important}
*[style*='font-family: "Papyrus Condensed", serif']{font-family: serif !important}
*[style*='font-family: Parchment, monospace']{font-family: monospace !important}
*[style*='font-family: Parchment, sans-serif']{font-family: sans-serif !important}
*[style*='font-family: Parchment, serif']{font-family: serif !important}
*[style*='font-family: "Parry Hotter", monospace']{font-family: monospace !important}
*[style*='font-family: "Parry Hotter", sans-serif']{font-family: sans-serif !important}
*[style*='font-family: "Parry Hotter", serif']{font-family: serif !important}
*[style*='font-family: PenultimateLight, monospace']{font-family: monospace !important}
*[style*='font-family: PenultimateLight, sans-serif']{font-family: sans-serif !important}
*[style*='font-family: PenultimateLight, serif']{font-family: serif !important}
*[style*='font-family: Perpetua, monospace']{font-family: monospace !important}
*[style*='font-family: Perpetua, sans-serif']{font-family: sans-serif !important}
*[style*='font-family: Perpetua, serif']{font-family: serif !important}
*[style*='font-family: "Perpetua Bold", monospace']{font-family: monospace !important}
*[style*='font-family: "Perpetua Bold", sans-serif']{font-family: sans-serif !important}
*[style*='font-family: "Perpetua Bold", serif']{font-family: serif !important}
*[style*='font-family: "Perpetua Titling MT", monospace']{font-family: "Liberation Serif" !important}
*[style*='font-family: "Perpetua Titling MT", sans-serif']{font-family: "Liberation Serif" !important}
*[style*='font-family: "Perpetua Titling MT", serif']{font-family: "Liberation Serif" !important}
*[style*='font-family: "Perpetua Titling MT Bold", monospace']{font-family: monospace !important}
*[style*='font-family: "Perpetua Titling MT Bold", sans-serif']{font-family: sans-serif !important}
*[style*='font-family: "Perpetua Titling MT Bold", serif']{font-family: serif !important}
*[style*='font-family: "Phetsarath OT", monospace']{font-family: monospace !important}
*[style*='font-family: "Phetsarath OT", sans-serif']{font-family: sans-serif !important}
*[style*='font-family: "Phetsarath OT", serif']{font-family: serif !important}
*[style*='font-family: Phosphate, monospace']{font-family: monospace !important}
*[style*='font-family: Phosphate, sans-serif']{font-family: sans-serif !important}
*[style*='font-family: Phosphate, serif']{font-family: serif !important}
*[style*='font-family: "Phosphate Inline", monospace']{font-family: monospace !important}
*[style*='font-family: "Phosphate Inline", sans-serif']{font-family: sans-serif !important}
*[style*='font-family: "Phosphate Inline", serif']{font-family: serif !important}
*[style*='font-family: "Phosphate Solid", monospace']{font-family: monospace !important}
*[style*='font-family: "Phosphate Solid", sans-serif']{font-family: sans-serif !important}
*[style*='font-family: "Phosphate Solid", serif']{font-family: serif !important}
*[style*='font-family: PhrasticMedium, monospace']{font-family: monospace !important}
*[style*='font-family: PhrasticMedium, sans-serif']{font-family: sans-serif !important}
*[style*='font-family: PhrasticMedium, serif']{font-family: serif !important}
*[style*='font-family: "PilGi Regular", monospace']{font-family: monospace !important}
*[style*='font-family: "PilGi Regular", sans-serif']{font-family: sans-serif !important}
*[style*='font-family: "PilGi Regular", serif']{font-family: serif !important}
*[style*='font-family: Pilgiche, monospace']{font-family: monospace !important}
*[style*='font-family: Pilgiche, sans-serif']{font-family: sans-serif !important}
*[style*='font-family: Pilgiche, serif']{font-family: serif !important}
*[style*='font-family: "PingFang HK", monospace']{font-family: monospace !important}
*[style*='font-family: "PingFang HK", sans-serif']{font-family: sans-serif !important}
*[style*='font-family: "PingFang HK", serif']{font-family: serif !important}
*[style*='font-family: "PingFang SC", monospace']{font-family: monospace !important}
*[style*='font-family: "PingFang SC", sans-serif']{font-family: sans-serif !important}
*[style*='font-family: "PingFang SC", serif']{font-family: serif !important}
*[style*='font-family: "PingFang TC", monospace']{font-family: monospace !important}
*[style*='font-family: "PingFang TC", sans-serif']{font-family: sans-serif !important}
*[style*='font-family: "PingFang TC", serif']{font-family: serif !important}
*[style*='font-family: Pirate, monospace']{font-family: monospace !important}
*[style*='font-family: Pirate, sans-serif']{font-family: sans-serif !important}
*[style*='font-family: Pirate, serif']{font-family: serif !important}
*[style*='font-family: "Plantagenet Cherokee", monospace']{font-family: monospace !important}
*[style*='font-family: "Plantagenet Cherokee", sans-serif']{font-family: sans-serif !important}
*[style*='font-family: "Plantagenet Cherokee", serif']{font-family: serif !important}
*[style*='font-family: Playbill, monospace']{font-family: monospace !important}
*[style*='font-family: Playbill, sans-serif']{font-family: sans-serif !important}
*[style*='font-family: Playbill, serif']{font-family: serif !important}
*[style*='font-family: "Poor Richard", monospace']{font-family: monospace !important}
*[style*='font-family: "Poor Richard", sans-serif']{font-family: sans-serif !important}
*[style*='font-family: "Poor Richard", serif']{font-family: serif !important}
*[style*='font-family: "Poplar Std", monospace']{font-family: monospace !important}
*[style*='font-family: "Poplar Std", sans-serif']{font-family: sans-serif !important}
*[style*='font-family: "Poplar Std", serif']{font-family: serif !important}
*[style*='font-family: Pothana2000, monospace']{font-family: monospace !important}
*[style*='font-family: Pothana2000, sans-serif']{font-family: sans-serif !important}
*[style*='font-family: Pothana2000, serif']{font-family: serif !important}
*[style*='font-family: "Prestige Elite Std", monospace']{font-family: monospace !important}
*[style*='font-family: "Prestige Elite Std", sans-serif']{font-family: sans-serif !important}
*[style*='font-family: "Prestige Elite Std", serif']{font-family: serif !important}
*[style*='font-family: Pristina, monospace']{font-family: monospace !important}
*[style*='font-family: Pristina, sans-serif']{font-family: sans-serif !important}
*[style*='font-family: Pristina, serif']{font-family: serif !important}
*[style*='font-family: Purisa, monospace']{font-family: monospace !important}
*[style*='font-family: Purisa, sans-serif']{font-family: sans-serif !important}
*[style*='font-family: Purisa, serif']{font-family: serif !important}
*[style*='font-family: QuiverItal, monospace']{font-family: monospace !important}
*[style*='font-family: QuiverItal, sans-serif']{font-family: sans-serif !important}
*[style*='font-family: QuiverItal, serif']{font-family: serif !important}
*[style*='font-family: Raanana, monospace']{font-family: monospace !important}
*[style*='font-family: Raanana, sans-serif']{font-family: sans-serif !important}
*[style*='font-family: Raanana, serif']{font-family: serif !important}
*[style*='font-family: "Raanana Bold", monospace']{font-family: monospace !important}
*[style*='font-family: "Raanana Bold", sans-serif']{font-family: sans-serif !important}
*[style*='font-family: "Raanana Bold", serif']{font-family: serif !important}
*[style*='font-family: Raavi, monospace']{font-family: "Liberation Serif" !important}
*[style*='font-family: Raavi, sans-serif']{font-family: "Liberation Serif" !important}
*[style*='font-family: Raavi, serif']{font-family: "Liberation Serif" !important}
*[style*='font-family: Rachana, monospace']{font-family: monospace !important}
*[style*='font-family: Rachana, sans-serif']{font-family: sans-serif !important}
*[style*='font-family: Rachana, serif']{font-family: serif !important}
*[style*='font-family: "Rage Italic", monospace']{font-family: monospace !important}
*[style*='font-family: "Rage Italic", sans-serif']{font-family: sans-serif !important}
*[style*='font-family: "Rage Italic", serif']{font-family: serif !important}
*[style*='font-family: RaghuMalayalam, monospace']{font-family: monospace !important}
*[style*='font-family: RaghuMalayalam, sans-serif']{font-family: sans-serif !important}
*[style*='font-family: RaghuMalayalam, serif']{font-family: serif !important}
*[style*='font-family: Ravie, monospace']{font-family: "Liberation Serif" !important}
*[style*='font-family: Ravie, sans-serif']{font-family: "Liberation Serif" !important}
*[style*='font-family: Ravie, serif']{font-family: "Liberation Serif" !important}
*[style*='font-family: Rekha, monospace']{font-family: monospace !important}
*[style*='font-family: Rekha, sans-serif']{font-family: sans-serif !important}
*[style*='font-family: Rekha, serif']{font-family: serif !important}
*[style*='font-family: Roboto, monospace']{font-family: monospace !important}
*[style*='font-family: Roboto, sans-serif']{font-family: sans-serif !important}
*[style*='font-family: Roboto, serif']{font-family: serif !important}
*[style*='font-family: Rockwell, monospace']{font-family: monospace !important}
*[style*='font-family: Rockwell, sans-serif']{font-family: sans-serif !important}
*[style*='font-family: Rockwell, serif']{font-family: serif !important}
*[style*='font-family: "Rockwell Bold", monospace']{font-family: monospace !important}
*[style*='font-family: "Rockwell Bold", sans-serif']{font-family: sans-serif !important}
*[style*='font-family: "Rockwell Bold", serif']{font-family: serif !important}
*[style*='font-family: "Rockwell Condensed", monospace']{font-family: monospace !important}
*[style*='font-family: "Rockwell Condensed", sans-serif']{font-family: sans-serif !important}
*[style*='font-family: "Rockwell Condensed", serif']{font-family: serif !important}
*[style*='font-family: "Rockwell Extra Bold", monospace']{font-family: "Liberation Serif" !important}
*[style*='font-family: "Rockwell Extra Bold", sans-serif']{font-family: "Liberation Serif" !important}
*[style*='font-family: "Rockwell Extra Bold", serif']{font-family: "Liberation Serif" !important}
*[style*='font-family: "Rockwell Italic", monospace']{font-family: monospace !important}
*[style*='font-family: "Rockwell Italic", sans-serif']{font-family: sans-serif !important}
*[style*='font-family: "Rockwell Italic", serif']{font-family: serif !important}
*[style*='font-family: Rod, monospace']{font-family: "Liberation Serif" !important}
*[style*='font-family: Rod, sans-serif']{font-family: "Liberation Serif" !important}
*[style*='font-family: Rod, serif']{font-family: "Liberation Serif" !important}
*[style*='font-family: Roland, monospace']{font-family: monospace !important}
*[style*='font-family: Roland, sans-serif']{font-family: sans-serif !important}
*[style*='font-family: Roland, serif']{font-family: serif !important}
*[style*='font-family: Rondalo, monospace']{font-family: monospace !important}
*[style*='font-family: Rondalo, sans-serif']{font-family: sans-serif !important}
*[style*='font-family: Rondalo, serif']{font-family: serif !important}
*[style*='font-family: "Rosewood Std Regular", monospace']{font-family: monospace !important}
*[style*='font-family: "Rosewood Std Regular", sans-serif']{font-family: sans-serif !important}
*[style*='font-family: "Rosewood Std Regular", serif']{font-family: serif !important}
*[style*='font-family: RowdyHeavy, monospace']{font-family: monospace !important}
*[style*='font-family: RowdyHeavy, sans-serif']{font-family: sans-serif !important}
*[style*='font-family: RowdyHeavy, serif']{font-family: serif !important}
*[style*='font-family: "Russel Write TT", monospace']{font-family: monospace !important}
*[style*='font-family: "Russel Write TT", sans-serif']{font-family: sans-serif !important}
*[style*='font-family: "Russel Write TT", serif']{font-family: serif !important}
*[style*='font-family: "SF Movie Poster", monospace']{font-family: monospace !important}
*[style*='font-family: "SF Movie Poster", sans-serif']{font-family: sans-serif !important}
*[style*='font-family: "SF Movie Poster", serif']{font-family: serif !important}
*[style*='font-family: STFangsong, monospace']{font-family: monospace !important}
*[style*='font-family: STFangsong, sans-serif']{font-family: sans-serif !important}
*[style*='font-family: STFangsong, serif']{font-family: serif !important}
*[style*='font-family: STHeiti, monospace']{font-family: monospace !important}
*[style*='font-family: STHeiti, sans-serif']{font-family: sans-serif !important}
*[style*='font-family: STHeiti, serif']{font-family: serif !important}
*[style*='font-family: STIXGeneral, monospace']{font-family: monospace !important}
*[style*='font-family: STIXGeneral, sans-serif']{font-family: sans-serif !important}
*[style*='font-family: STIXGeneral, serif']{font-family: serif !important}
*[style*='font-family: STIXGeneral-Bold, monospace']{font-family: monospace !important}
*[style*='font-family: STIXGeneral-Bold, sans-serif']{font-family: sans-serif !important}
*[style*='font-family: STIXGeneral-Bold, serif']{font-family: serif !important}
*[style*='font-family: STIXGeneral-Regular, monospace']{font-family: monospace !important}
*[style*='font-family: STIXGeneral-Regular, sans-serif']{font-family: sans-serif !important}
*[style*='font-family: STIXGeneral-Regular, serif']{font-family: serif !important}
*[style*='font-family: STIXIntegralsD, monospace']{font-family: monospace !important}
*[style*='font-family: STIXIntegralsD, sans-serif']{font-family: sans-serif !important}
*[style*='font-family: STIXIntegralsD, serif']{font-family: serif !important}
*[style*='font-family: STIXIntegralsD-Bold, monospace']{font-family: monospace !important}
*[style*='font-family: STIXIntegralsD-Bold, sans-serif']{font-family: sans-serif !important}
*[style*='font-family: STIXIntegralsD-Bold, serif']{font-family: serif !important}
*[style*='font-family: STIXIntegralsSm, monospace']{font-family: monospace !important}
*[style*='font-family: STIXIntegralsSm, sans-serif']{font-family: sans-serif !important}
*[style*='font-family: STIXIntegralsSm, serif']{font-family: serif !important}
*[style*='font-family: STIXIntegralsSm-Bold, monospace']{font-family: monospace !important}
*[style*='font-family: STIXIntegralsSm-Bold, sans-serif']{font-family: sans-serif !important}
*[style*='font-family: STIXIntegralsSm-Bold, serif']{font-family: serif !important}
*[style*='font-family: STIXIntegralsUp, monospace']{font-family: monospace !important}
*[style*='font-family: STIXIntegralsUp, sans-serif']{font-family: sans-serif !important}
*[style*='font-family: STIXIntegralsUp, serif']{font-family: serif !important}
*[style*='font-family: STIXIntegralsUp-Bold, monospace']{font-family: monospace !important}
*[style*='font-family: STIXIntegralsUp-Bold, sans-serif']{font-family: sans-serif !important}
*[style*='font-family: STIXIntegralsUp-Bold, serif']{font-family: serif !important}
*[style*='font-family: STIXIntegralsUp-Regular, monospace']{font-family: monospace !important}
*[style*='font-family: STIXIntegralsUp-Regular, sans-serif']{font-family: sans-serif !important}
*[style*='font-family: STIXIntegralsUp-Regular, serif']{font-family: serif !important}
*[style*='font-family: STIXIntegralsUpD, monospace']{font-family: monospace !important}
*[style*='font-family: STIXIntegralsUpD, sans-serif']{font-family: sans-serif !important}
*[style*='font-family: STIXIntegralsUpD, serif']{font-family: serif !important}
*[style*='font-family: STIXIntegralsUpD-Bold, monospace']{font-family: monospace !important}
*[style*='font-family: STIXIntegralsUpD-Bold, sans-serif']{font-family: sans-serif !important}
*[style*='font-family: STIXIntegralsUpD-Bold, serif']{font-family: serif !important}
*[style*='font-family: STIXIntegralsUpD-Regular, monospace']{font-family: monospace !important}
*[style*='font-family: STIXIntegralsUpD-Regular, sans-serif']{font-family: sans-serif !important}
*[style*='font-family: STIXIntegralsUpD-Regular, serif']{font-family: serif !important}
*[style*='font-family: STIXIntegralsUpSm, monospace']{font-family: monospace !important}
*[style*='font-family: STIXIntegralsUpSm, sans-serif']{font-family: sans-serif !important}
*[style*='font-family: STIXIntegralsUpSm, serif']{font-family: serif !important}
*[style*='font-family: STIXIntegralsUpSm-Bold, monospace']{font-family: monospace !important}
*[style*='font-family: STIXIntegralsUpSm-Bold, sans-serif']{font-family: sans-serif !important}
*[style*='font-family: STIXIntegralsUpSm-Bold, serif']{font-family: serif !important}
*[style*='font-family: STIXNonUnicode, monospace']{font-family: monospace !important}
*[style*='font-family: STIXNonUnicode, sans-serif']{font-family: sans-serif !important}
*[style*='font-family: STIXNonUnicode, serif']{font-family: serif !important}
*[style*='font-family: STIXNonUnicode-Bold, monospace']{font-family: monospace !important}
*[style*='font-family: STIXNonUnicode-Bold, sans-serif']{font-family: sans-serif !important}
*[style*='font-family: STIXNonUnicode-Bold, serif']{font-family: serif !important}
*[style*='font-family: STIXSizeFiveSym, monospace']{font-family: monospace !important}
*[style*='font-family: STIXSizeFiveSym, sans-serif']{font-family: sans-serif !important}
*[style*='font-family: STIXSizeFiveSym, serif']{font-family: serif !important}
*[style*='font-family: STIXSizeFiveSym-Regular, monospace']{font-family: monospace !important}
*[style*='font-family: STIXSizeFiveSym-Regular, sans-serif']{font-family: sans-serif !important}
*[style*='font-family: STIXSizeFiveSym-Regular, serif']{font-family: serif !important}
*[style*='font-family: STIXSizeFourSym, monospace']{font-family: monospace !important}
*[style*='font-family: STIXSizeFourSym, sans-serif']{font-family: sans-serif !important}
*[style*='font-family: STIXSizeFourSym, serif']{font-family: serif !important}
*[style*='font-family: STIXSizeFourSym-Bold, monospace']{font-family: monospace !important}
*[style*='font-family: STIXSizeFourSym-Bold, sans-serif']{font-family: sans-serif !important}
*[style*='font-family: STIXSizeFourSym-Bold, serif']{font-family: serif !important}
*[style*='font-family: STIXSizeOneSym, monospace']{font-family: monospace !important}
*[style*='font-family: STIXSizeOneSym, sans-serif']{font-family: sans-serif !important}
*[style*='font-family: STIXSizeOneSym, serif']{font-family: serif !important}
*[style*='font-family: STIXSizeOneSym-Bold, monospace']{font-family: monospace !important}
*[style*='font-family: STIXSizeOneSym-Bold, sans-serif']{font-family: sans-serif !important}
*[style*='font-family: STIXSizeOneSym-Bold, serif']{font-family: serif !important}
*[style*='font-family: STIXSizeThreeSym, monospace']{font-family: monospace !important}
*[style*='font-family: STIXSizeThreeSym, sans-serif']{font-family: sans-serif !important}
*[style*='font-family: STIXSizeThreeSym, serif']{font-family: serif !important}
*[style*='font-family: STIXSizeThreeSym-Bold, monospace']{font-family: monospace !important}
*[style*='font-family: STIXSizeThreeSym-Bold, sans-serif']{font-family: sans-serif !important}
*[style*='font-family: STIXSizeThreeSym-Bold, serif']{font-family: serif !important}
*[style*='font-family: STIXSizeTwoSym, monospace']{font-family: monospace !important}
*[style*='font-family: STIXSizeTwoSym, sans-serif']{font-family: sans-serif !important}
*[style*='font-family: STIXSizeTwoSym, serif']{font-family: serif !important}
*[style*='font-family: STIXSizeTwoSym-Bold, monospace']{font-family: monospace !important}
*[style*='font-family: STIXSizeTwoSym-Bold, sans-serif']{font-family: sans-serif !important}
*[style*='font-family: STIXSizeTwoSym-Bold, serif']{font-family: serif !important}
*[style*='font-family: STIXVariants, monospace']{font-family: monospace !important}
*[style*='font-family: STIXVariants, sans-serif']{font-family: sans-serif !important}
*[style*='font-family: STIXVariants, serif']{font-family: serif !important}
*[style*='font-family: STIXVariants-Bold, monospace']{font-family: monospace !important}
*[style*='font-family: STIXVariants-Bold, sans-serif']{font-family: sans-serif !important}
*[style*='font-family: STIXVariants-Bold, serif']{font-family: serif !important}
*[style*='font-family: STKaiti, monospace']{font-family: monospace !important}
*[style*='font-family: STKaiti, sans-serif']{font-family: sans-serif !important}
*[style*='font-family: STKaiti, serif']{font-family: serif !important}
*[style*='font-family: STSong, monospace']{font-family: "Liberation Serif" !important}
*[style*='font-family: STSong, sans-serif']{font-family: "Liberation Serif" !important}
*[style*='font-family: STSong, serif']{font-family: "Liberation Serif" !important}
*[style*='font-family: STXihei, monospace']{font-family: monospace !important}
*[style*='font-family: STXihei, sans-serif']{font-family: sans-serif !important}
*[style*='font-family: STXihei, serif']{font-family: serif !important}
*[style*='font-family: "SWGamekeys MT", monospace']{font-family: monospace !important}
*[style*='font-family: "SWGamekeys MT", sans-serif']{font-family: sans-serif !important}
*[style*='font-family: "SWGamekeys MT", serif']{font-family: serif !important}
*[style*='font-family: Saab, monospace']{font-family: monospace !important}
*[style*='font-family: Saab, sans-serif']{font-family: sans-serif !important}
*[style*='font-family: Saab, serif']{font-family: serif !important}
*[style*='font-family: Sahadeva, monospace']{font-family: monospace !important}
*[style*='font-family: Sahadeva, sans-serif']{font-family: sans-serif !important}
*[style*='font-family: Sahadeva, serif']{font-family: serif !important}
*[style*='font-family: "Sakkal Majalla", monospace']{font-family: monospace !important}
*[style*='font-family: "Sakkal Majalla", sans-serif']{font-family: sans-serif !important}
*[style*='font-family: "Sakkal Majalla", serif']{font-family: serif !important}
*[style*='font-family: Salina, monospace']{font-family: monospace !important}
*[style*='font-family: Salina, sans-serif']{font-family: sans-serif !important}
*[style*='font-family: Salina, serif']{font-family: serif !important}
*[style*='font-family: Samanata, monospace']{font-family: monospace !important}
*[style*='font-family: Samanata, sans-serif']{font-family: sans-serif !important}
*[style*='font-family: Samanata, serif']{font-family: serif !important}
*[style*='font-family: "Samyak Devanagari", monospace']{font-family: monospace !important}
*[style*='font-family: "Samyak Devanagari", sans-serif']{font-family: sans-serif !important}
*[style*='font-family: "Samyak Devanagari", serif']{font-family: serif !important}
*[style*='font-family: "Samyak Gujarati", monospace']{font-family: monospace !important}
*[style*='font-family: "Samyak Gujarati", sans-serif']{font-family: sans-serif !important}
*[style*='font-family: "Samyak Gujarati", serif']{font-family: serif !important}
*[style*='font-family: "Samyak Malayalam", monospace']{font-family: monospace !important}
*[style*='font-family: "Samyak Malayalam", sans-serif']{font-family: sans-serif !important}
*[style*='font-family: "Samyak Malayalam", serif']{font-family: serif !important}
*[style*='font-family: "Samyak Tamil", monospace']{font-family: monospace !important}
*[style*='font-family: "Samyak Tamil", sans-serif']{font-family: sans-serif !important}
*[style*='font-family: "Samyak Tamil", serif']{font-family: serif !important}
*[style*='font-family: Sana, monospace']{font-family: monospace !important}
*[style*='font-family: Sana, sans-serif']{font-family: sans-serif !important}
*[style*='font-family: Sana, serif']{font-family: serif !important}
*[style*='font-family: "Sana Regular", monospace']{font-family: monospace !important}
*[style*='font-family: "Sana Regular", sans-serif']{font-family: sans-serif !important}
*[style*='font-family: "Sana Regular", serif']{font-family: serif !important}
*[style*='font-family: Sans, monospace']{font-family: monospace !important}
*[style*='font-family: Sans, sans-serif']{font-family: sans-serif !important}
*[style*='font-family: Sans, serif']{font-family: serif !important}
*[style*='font-family: Sarai, monospace']{font-family: monospace !important}
*[style*='font-family: Sarai, sans-serif']{font-family: sans-serif !important}
*[style*='font-family: Sarai, serif']{font-family: serif !important}
*[style*='font-family: Sathu, monospace']{font-family: monospace !important}
*[style*='font-family: Sathu, sans-serif']{font-family: sans-serif !important}
*[style*='font-family: Sathu, serif']{font-family: serif !important}
*[style*='font-family: "Savoye LET Plain:1.0", monospace']{font-family: monospace !important}
*[style*='font-family: "Savoye LET Plain:1.0", sans-serif']{font-family: sans-serif !important}
*[style*='font-family: "Savoye LET Plain:1.0", serif']{font-family: serif !important}
*[style*='font-family: Sawasdee, monospace']{font-family: monospace !important}
*[style*='font-family: Sawasdee, sans-serif']{font-family: sans-serif !important}
*[style*='font-family: Sawasdee, serif']{font-family: serif !important}
*[style*='font-family: Script, monospace']{font-family: "Liberation Serif" !important}
*[style*='font-family: Script, sans-serif']{font-family: "Liberation Serif" !important}
*[style*='font-family: Script, serif']{font-family: "Liberation Serif" !important}
*[style*='font-family: "Script MT Bold", monospace']{font-family: monospace !important}
*[style*='font-family: "Script MT Bold", sans-serif']{font-family: sans-serif !important}
*[style*='font-family: "Script MT Bold", serif']{font-family: serif !important}
*[style*='font-family: "Segoe MDL2 Assets", monospace']{font-family: "Liberation Serif" !important}
*[style*='font-family: "Segoe MDL2 Assets", sans-serif']{font-family: "Liberation Serif" !important}
*[style*='font-family: "Segoe MDL2 Assets", serif']{font-family: "Liberation Serif" !important}
*[style*='font-family: "Segoe Print", monospace']{font-family: "Liberation Serif" !important}
*[style*='font-family: "Segoe Print", sans-serif']{font-family: "Liberation Serif" !important}
*[style*='font-family: "Segoe Print", serif']{font-family: "Liberation Serif" !important}
*[style*='font-family: "Segoe Pseudo", monospace']{font-family: monospace !important}
*[style*='font-family: "Segoe Pseudo", sans-serif']{font-family: sans-serif !important}
*[style*='font-family: "Segoe Pseudo", serif']{font-family: serif !important}
*[style*='font-family: "Segoe Script", monospace']{font-family: "Liberation Serif" !important}
*[style*='font-family: "Segoe Script", sans-serif']{font-family: "Liberation Serif" !important}
*[style*='font-family: "Segoe Script", serif']{font-family: "Liberation Serif" !important}
*[style*='font-family: "Segoe UI", monospace']{font-family: "Liberation Serif" !important}
*[style*='font-family: "Segoe UI", sans-serif']{font-family: "Liberation Serif" !important}
*[style*='font-family: "Segoe UI", serif']{font-family: "Liberation Serif" !important}
*[style*='font-family: "Segoe UI Light", monospace']{font-family: "Liberation Serif" !important}
*[style*='font-family: "Segoe UI Light", sans-serif']{font-family: "Liberation Serif" !important}
*[style*='font-family: "Segoe UI Light", serif']{font-family: "Liberation Serif" !important}
*[style*='font-family: "Segoe UI Semibold", monospace']{font-family: "Liberation Serif" !important}
*[style*='font-family: "Segoe UI Semibold", sans-serif']{font-family: "Liberation Serif" !important}
*[style*='font-family: "Segoe UI Semibold", serif']{font-family: "Liberation Serif" !important}
*[style*='font-family: "Segoe UI Emoji", monospace']{font-family: "Liberation Serif" !important}
*[style*='font-family: "Segoe UI Emoji", sans-serif']{font-family: "Liberation Serif" !important}
*[style*='font-family: "Segoe UI Emoji", serif']{font-family: "Liberation Serif" !important}
*[style*='font-family: "Segoe UI Historic", monospace']{font-family: "Liberation Serif" !important}
*[style*='font-family: "Segoe UI Historic", sans-serif']{font-family: "Liberation Serif" !important}
*[style*='font-family: "Segoe UI Historic", serif']{font-family: "Liberation Serif" !important}
*[style*='font-family: "Segoe UI Semilight", monospace']{font-family: monospace !important}
*[style*='font-family: "Segoe UI Semilight", sans-serif']{font-family: sans-serif !important}
*[style*='font-family: "Segoe UI Semilight", serif']{font-family: serif !important}
*[style*='font-family: "Segoe UI Symbol", monospace']{font-family: "Liberation Serif" !important}
*[style*='font-family: "Segoe UI Symbol", sans-serif']{font-family: "Liberation Serif" !important}
*[style*='font-family: "Segoe UI Symbol", serif']{font-family: "Liberation Serif" !important}
*[style*='font-family: Serif, monospace']{font-family: monospace !important}
*[style*='font-family: Serif, sans-serif']{font-family: sans-serif !important}
*[style*='font-family: Serif, serif']{font-family: serif !important}
*[style*='font-family: "Shonar Bangla", monospace']{font-family: monospace !important}
*[style*='font-family: "Shonar Bangla", sans-serif']{font-family: sans-serif !important}
*[style*='font-family: "Shonar Bangla", serif']{font-family: serif !important}
*[style*='font-family: "Showcard Gothic", monospace']{font-family: "Liberation Serif" !important}
*[style*='font-family: "Showcard Gothic", sans-serif']{font-family: "Liberation Serif" !important}
*[style*='font-family: "Showcard Gothic", serif']{font-family: "Liberation Serif" !important}
*[style*='font-family: "Shree Devanagari 714", monospace']{font-family: monospace !important}
*[style*='font-family: "Shree Devanagari 714", sans-serif']{font-family: sans-serif !important}
*[style*='font-family: "Shree Devanagari 714", serif']{font-family: serif !important}
*[style*='font-family: Shruti, monospace']{font-family: monospace !important}
*[style*='font-family: Shruti, sans-serif']{font-family: sans-serif !important}
*[style*='font-family: Shruti, serif']{font-family: serif !important}
*[style*='font-family: SignPainter-HouseScript, monospace']{font-family: monospace !important}
*[style*='font-family: SignPainter-HouseScript, sans-serif']{font-family: sans-serif !important}
*[style*='font-family: SignPainter-HouseScript, serif']{font-family: serif !important}
*[style*='font-family: Silom, monospace']{font-family: monospace !important}
*[style*='font-family: Silom, sans-serif']{font-family: sans-serif !important}
*[style*='font-family: Silom, serif']{font-family: serif !important}
*[style*='font-family: SimHei, monospace']{font-family: monospace !important}
*[style*='font-family: SimHei, sans-serif']{font-family: sans-serif !important}
*[style*='font-family: SimHei, serif']{font-family: serif !important}
*[style*='font-family: SimSun, monospace']{font-family: "Liberation Serif" !important}
*[style*='font-family: SimSun, sans-serif']{font-family: "Liberation Serif" !important}
*[style*='font-family: SimSun, serif']{font-family: "Liberation Serif" !important}
*[style*='font-family: SimSun-ExtB, monospace']{font-family: "Liberation Serif" !important}
*[style*='font-family: SimSun-ExtB, sans-serif']{font-family: "Liberation Serif" !important}
*[style*='font-family: SimSun-ExtB, serif']{font-family: "Liberation Serif" !important}
*[style*='font-family: "Simplified Arabic", monospace']{font-family: monospace !important}
*[style*='font-family: "Simplified Arabic", sans-serif']{font-family: sans-serif !important}
*[style*='font-family: "Simplified Arabic", serif']{font-family: serif !important}
*[style*='font-family: "Simplified Arabic Fixed", monospace']{font-family: monospace !important}
*[style*='font-family: "Simplified Arabic Fixed", sans-serif']{font-family: sans-serif !important}
*[style*='font-family: "Simplified Arabic Fixed", serif']{font-family: serif !important}
*[style*='font-family: "Sinhala MN", monospace']{font-family: monospace !important}
*[style*='font-family: "Sinhala MN", sans-serif']{font-family: sans-serif !important}
*[style*='font-family: "Sinhala MN", serif']{font-family: serif !important}
*[style*='font-family: "Sinhala MN Bold", monospace']{font-family: monospace !important}
*[style*='font-family: "Sinhala MN Bold", sans-serif']{font-family: sans-serif !important}
*[style*='font-family: "Sinhala MN Bold", serif']{font-family: serif !important}
*[style*='font-family: "Sinhala Sangam MN", monospace']{font-family: monospace !important}
*[style*='font-family: "Sinhala Sangam MN", sans-serif']{font-family: sans-serif !important}
*[style*='font-family: "Sinhala Sangam MN", serif']{font-family: serif !important}
*[style*='font-family: "Sinhala Sangam MN Bold", monospace']{font-family: monospace !important}
*[style*='font-family: "Sinhala Sangam MN Bold", sans-serif']{font-family: sans-serif !important}
*[style*='font-family: "Sinhala Sangam MN Bold", serif']{font-family: serif !important}
*[style*='font-family: Sitka, monospace']{font-family: "Liberation Serif" !important}
*[style*='font-family: Sitka, sans-serif']{font-family: "Liberation Serif" !important}
*[style*='font-family: Sitka, serif']{font-family: "Liberation Serif" !important}
*[style*='font-family: Skia, monospace']{font-family: monospace !important}
*[style*='font-family: Skia, sans-serif']{font-family: sans-serif !important}
*[style*='font-family: Skia, serif']{font-family: serif !important}
*[style*='font-family: "Skia Regular", monospace']{font-family: monospace !important}
*[style*='font-family: "Skia Regular", sans-serif']{font-family: sans-serif !important}
*[style*='font-family: "Skia Regular", serif']{font-family: serif !important}
*[style*='font-family: Skinny, monospace']{font-family: monospace !important}
*[style*='font-family: Skinny, sans-serif']{font-family: sans-serif !important}
*[style*='font-family: Skinny, serif']{font-family: serif !important}
*[style*='font-family: "Small Fonts", monospace']{font-family: monospace !important}
*[style*='font-family: "Small Fonts", sans-serif']{font-family: sans-serif !important}
*[style*='font-family: "Small Fonts", serif']{font-family: serif !important}
*[style*='font-family: "Snap ITC", monospace']{font-family: monospace !important}
*[style*='font-family: "Snap ITC", sans-serif']{font-family: sans-serif !important}
*[style*='font-family: "Snap ITC", serif']{font-family: serif !important}
*[style*='font-family: "Snell Roundhand", monospace']{font-family: monospace !important}
*[style*='font-family: "Snell Roundhand", sans-serif']{font-family: sans-serif !important}
*[style*='font-family: "Snell Roundhand", serif']{font-family: serif !important}
*[style*='font-family: Snowdrift, monospace']{font-family: monospace !important}
*[style*='font-family: Snowdrift, sans-serif']{font-family: sans-serif !important}
*[style*='font-family: Snowdrift, serif']{font-family: serif !important}
*[style*='font-family: "Songti SC", monospace']{font-family: monospace !important}
*[style*='font-family: "Songti SC", sans-serif']{font-family: sans-serif !important}
*[style*='font-family: "Songti SC", serif']{font-family: serif !important}
*[style*='font-family: "Songti SC Black", monospace']{font-family: monospace !important}
*[style*='font-family: "Songti SC Black", sans-serif']{font-family: sans-serif !important}
*[style*='font-family: "Songti SC Black", serif']{font-family: serif !important}
*[style*='font-family: "Songti TC", monospace']{font-family: monospace !important}
*[style*='font-family: "Songti TC", sans-serif']{font-family: sans-serif !important}
*[style*='font-family: "Songti TC", serif']{font-family: serif !important}
*[style*='font-family: "Source Code Pro", monospace']{font-family: monospace !important}
*[style*='font-family: "Source Code Pro", sans-serif']{font-family: sans-serif !important}
*[style*='font-family: "Source Code Pro", serif']{font-family: serif !important}
*[style*='font-family: Splash, monospace']{font-family: monospace !important}
*[style*='font-family: Splash, sans-serif']{font-family: sans-serif !important}
*[style*='font-family: Splash, serif']{font-family: serif !important}
*[style*='font-family: "Standard Symbols L", monospace']{font-family: monospace !important}
*[style*='font-family: "Standard Symbols L", sans-serif']{font-family: sans-serif !important}
*[style*='font-family: "Standard Symbols L", serif']{font-family: serif !important}
*[style*='font-family: Stencil, monospace']{font-family: monospace !important}
*[style*='font-family: Stencil, sans-serif']{font-family: sans-serif !important}
*[style*='font-family: Stencil, serif']{font-family: serif !important}
*[style*='font-family: "Stencil Std", monospace']{font-family: monospace !important}
*[style*='font-family: "Stencil Std", sans-serif']{font-family: sans-serif !important}
*[style*='font-family: "Stencil Std", serif']{font-family: serif !important}
*[style*='font-family: Stephen, monospace']{font-family: monospace !important}
*[style*='font-family: Stephen, sans-serif']{font-family: sans-serif !important}
*[style*='font-family: Stephen, serif']{font-family: serif !important}
*[style*='font-family: "Sukhumvit Set", monospace']{font-family: monospace !important}
*[style*='font-family: "Sukhumvit Set", sans-serif']{font-family: sans-serif !important}
*[style*='font-family: "Sukhumvit Set", serif']{font-family: serif !important}
*[style*='font-family: Suruma, monospace']{font-family: monospace !important}
*[style*='font-family: Suruma, sans-serif']{font-family: sans-serif !important}
*[style*='font-family: Suruma, serif']{font-family: serif !important}
*[style*='font-family: Sylfaen, monospace']{font-family: "Liberation Serif" !important}
*[style*='font-family: Sylfaen, sans-serif']{font-family: "Liberation Serif" !important}
*[style*='font-family: Sylfaen, serif']{font-family: "Liberation Serif" !important}
*[style*='font-family: Symbol, monospace']{font-family: "Liberation Serif" !important}
*[style*='font-family: Symbol, sans-serif']{font-family: "Liberation Serif" !important}
*[style*='font-family: Symbol, serif']{font-family: "Liberation Serif" !important}
*[style*='font-family: Symbole, monospace']{font-family: monospace !important}
*[style*='font-family: Symbole, sans-serif']{font-family: sans-serif !important}
*[style*='font-family: Symbole, serif']{font-family: serif !important}
*[style*='font-family: System, monospace']{font-family: monospace !important}
*[style*='font-family: System, sans-serif']{font-family: sans-serif !important}
*[style*='font-family: System, serif']{font-family: serif !important}
*[style*='font-family: "System Font", monospace']{font-family: monospace !important}
*[style*='font-family: "System Font", sans-serif']{font-family: sans-serif !important}
*[style*='font-family: "System Font", serif']{font-family: serif !important}
*[style*='font-family: TAMu_Kadambri, monospace']{font-family: monospace !important}
*[style*='font-family: TAMu_Kadambri, sans-serif']{font-family: sans-serif !important}
*[style*='font-family: TAMu_Kadambri, serif']{font-family: serif !important}
*[style*='font-family: TAMu_Kalyani, monospace']{font-family: monospace !important}
*[style*='font-family: TAMu_Kalyani, sans-serif']{font-family: sans-serif !important}
*[style*='font-family: TAMu_Kalyani, serif']{font-family: serif !important}
*[style*='font-family: TAMu_Maduram, monospace']{font-family: monospace !important}
*[style*='font-family: TAMu_Maduram, sans-serif']{font-family: sans-serif !important}
*[style*='font-family: TAMu_Maduram, serif']{font-family: serif !important}
*[style*='font-family: TSCu_Comic, monospace']{font-family: monospace !important}
*[style*='font-family: TSCu_Comic, sans-serif']{font-family: sans-serif !important}
*[style*='font-family: TSCu_Comic, serif']{font-family: serif !important}
*[style*='font-family: TSCu_Paranar, monospace']{font-family: monospace !important}
*[style*='font-family: TSCu_Paranar, sans-serif']{font-family: sans-serif !important}
*[style*='font-family: TSCu_Paranar, serif']{font-family: serif !important}
*[style*='font-family: TSCu_Times, monospace']{font-family: monospace !important}
*[style*='font-family: TSCu_Times, sans-serif']{font-family: sans-serif !important}
*[style*='font-family: TSCu_Times, serif']{font-family: serif !important}
*[style*='font-family: Tahoma, monospace']{font-family: "Liberation Serif" !important}
*[style*='font-family: Tahoma, sans-serif']{font-family: "Liberation Serif" !important}
*[style*='font-family: Tahoma, serif']{font-family: "Liberation Serif" !important}
*[style*='font-family: "Tahoma Negreta", monospace']{font-family: monospace !important}
*[style*='font-family: "Tahoma Negreta", sans-serif']{font-family: sans-serif !important}
*[style*='font-family: "Tahoma Negreta", serif']{font-family: serif !important}
*[style*='font-family: TakaoExGothic, monospace']{font-family: monospace !important}
*[style*='font-family: TakaoExGothic, sans-serif']{font-family: sans-serif !important}
*[style*='font-family: TakaoExGothic, serif']{font-family: serif !important}
*[style*='font-family: TakaoExMincho, monospace']{font-family: monospace !important}
*[style*='font-family: TakaoExMincho, sans-serif']{font-family: sans-serif !important}
*[style*='font-family: TakaoExMincho, serif']{font-family: serif !important}
*[style*='font-family: TakaoGothic, monospace']{font-family: monospace !important}
*[style*='font-family: TakaoGothic, sans-serif']{font-family: sans-serif !important}
*[style*='font-family: TakaoGothic, serif']{font-family: serif !important}
*[style*='font-family: TakaoMincho, monospace']{font-family: monospace !important}
*[style*='font-family: TakaoMincho, sans-serif']{font-family: sans-serif !important}
*[style*='font-family: TakaoMincho, serif']{font-family: serif !important}
*[style*='font-family: TakaoPGothic, monospace']{font-family: monospace !important}
*[style*='font-family: TakaoPGothic, sans-serif']{font-family: sans-serif !important}
*[style*='font-family: TakaoPGothic, serif']{font-family: serif !important}
*[style*='font-family: TakaoPMincho, monospace']{font-family: monospace !important}
*[style*='font-family: TakaoPMincho, sans-serif']{font-family: sans-serif !important}
*[style*='font-family: TakaoPMincho, serif']{font-family: serif !important}
*[style*='font-family: "Tamil MN", monospace']{font-family: monospace !important}
*[style*='font-family: "Tamil MN", sans-serif']{font-family: sans-serif !important}
*[style*='font-family: "Tamil MN", serif']{font-family: serif !important}
*[style*='font-family: "Tamil MN Bold", monospace']{font-family: monospace !important}
*[style*='font-family: "Tamil MN Bold", sans-serif']{font-family: sans-serif !important}
*[style*='font-family: "Tamil MN Bold", serif']{font-family: serif !important}
*[style*='font-family: "Tamil Sangam MN", monospace']{font-family: monospace !important}
*[style*='font-family: "Tamil Sangam MN", sans-serif']{font-family: sans-serif !important}
*[style*='font-family: "Tamil Sangam MN", serif']{font-family: serif !important}
*[style*='font-family: "Tamil Sangam MN Bold", monospace']{font-family: monospace !important}
*[style*='font-family: "Tamil Sangam MN Bold", sans-serif']{font-family: sans-serif !important}
*[style*='font-family: "Tamil Sangam MN Bold", serif']{font-family: serif !important}
*[style*='font-family: Tarzan, monospace']{font-family: monospace !important}
*[style*='font-family: Tarzan, sans-serif']{font-family: sans-serif !important}
*[style*='font-family: Tarzan, serif']{font-family: serif !important}
*[style*='font-family: "Tekton Pro", monospace']{font-family: monospace !important}
*[style*='font-family: "Tekton Pro", sans-serif']{font-family: sans-serif !important}
*[style*='font-family: "Tekton Pro", serif']{font-family: serif !important}
*[style*='font-family: "Tekton Pro Cond", monospace']{font-family: monospace !important}
*[style*='font-family: "Tekton Pro Cond", sans-serif']{font-family: sans-serif !important}
*[style*='font-family: "Tekton Pro Cond", serif']{font-family: serif !important}
*[style*='font-family: "Tekton Pro Ext", monospace']{font-family: monospace !important}
*[style*='font-family: "Tekton Pro Ext", sans-serif']{font-family: sans-serif !important}
*[style*='font-family: "Tekton Pro Ext", serif']{font-family: serif !important}
*[style*='font-family: "Telugu MN", monospace']{font-family: monospace !important}
*[style*='font-family: "Telugu MN", sans-serif']{font-family: sans-serif !important}
*[style*='font-family: "Telugu MN", serif']{font-family: serif !important}
*[style*='font-family: "Telugu MN Bold", monospace']{font-family: monospace !important}
*[style*='font-family: "Telugu MN Bold", sans-serif']{font-family: sans-serif !important}
*[style*='font-family: "Telugu MN Bold", serif']{font-family: serif !important}
*[style*='font-family: "Telugu Sangam MN", monospace']{font-family: monospace !important}
*[style*='font-family: "Telugu Sangam MN", sans-serif']{font-family: sans-serif !important}
*[style*='font-family: "Telugu Sangam MN", serif']{font-family: serif !important}
*[style*='font-family: "Telugu Sangam MN Bold", monospace']{font-family: monospace !important}
*[style*='font-family: "Telugu Sangam MN Bold", sans-serif']{font-family: sans-serif !important}
*[style*='font-family: "Telugu Sangam MN Bold", serif']{font-family: serif !important}
*[style*='font-family: "Tempus Sans ITC", monospace']{font-family: monospace !important}
*[style*='font-family: "Tempus Sans ITC", sans-serif']{font-family: sans-serif !important}
*[style*='font-family: "Tempus Sans ITC", serif']{font-family: serif !important}
*[style*='font-family: Terminal, monospace']{font-family: "Liberation Serif" !important}
*[style*='font-family: Terminal, sans-serif']{font-family: "Liberation Serif" !important}
*[style*='font-family: Terminal, serif']{font-family: "Liberation Serif" !important}
*[style*='font-family: "Terminator Two", monospace']{font-family: monospace !important}
*[style*='font-family: "Terminator Two", sans-serif']{font-family: sans-serif !important}
*[style*='font-family: "Terminator Two", serif']{font-family: serif !important}
*[style*='font-family: Thonburi, monospace']{font-family: "Liberation Serif" !important}
*[style*='font-family: Thonburi, sans-serif']{font-family: "Liberation Serif" !important}
*[style*='font-family: Thonburi, serif']{font-family: "Liberation Serif" !important}
*[style*='font-family: "Thonburi Bold", monospace']{font-family: monospace !important}
*[style*='font-family: "Thonburi Bold", sans-serif']{font-family: sans-serif !important}
*[style*='font-family: "Thonburi Bold", serif']{font-family: serif !important}
*[style*='font-family: "Tibetan Machine Uni", monospace']{font-family: monospace !important}
*[style*='font-family: "Tibetan Machine Uni", sans-serif']{font-family: sans-serif !important}
*[style*='font-family: "Tibetan Machine Uni", serif']{font-family: serif !important}
*[style*='font-family: Times, monospace']{font-family: "Liberation Serif" !important}
*[style*='font-family: Times, sans-serif']{font-family: "Liberation Serif" !important}
*[style*='font-family: Times, serif']{font-family: "Liberation Serif" !important}
*[style*='font-family: "Times Bold", monospace']{font-family: monospace !important}
*[style*='font-family: "Times Bold", sans-serif']{font-family: sans-serif !important}
*[style*='font-family: "Times Bold", serif']{font-family: serif !important}
*[style*='font-family: "Times New Roman", monospace']{font-family: "Liberation Serif" !important}
*[style*='font-family: "Times New Roman", sans-serif']{font-family: "Liberation Serif" !important}
*[style*='font-family: "Times New Roman", serif']{font-family: "Liberation Serif" !important}
*[style*='font-family: "Times New Roman Baltic", monospace']{font-family: monospace !important}
*[style*='font-family: "Times New Roman Baltic", sans-serif']{font-family: sans-serif !important}
*[style*='font-family: "Times New Roman Baltic", serif']{font-family: serif !important}
*[style*='font-family: "Times New Roman Bold", monospace']{font-family: monospace !important}
*[style*='font-family: "Times New Roman Bold", sans-serif']{font-family: sans-serif !important}
*[style*='font-family: "Times New Roman Bold", serif']{font-family: serif !important}
*[style*='font-family: "Times New Roman Italic", monospace']{font-family: monospace !important}
*[style*='font-family: "Times New Roman Italic", sans-serif']{font-family: sans-serif !important}
*[style*='font-family: "Times New Roman Italic", serif']{font-family: serif !important}
*[style*='font-family: "Times Roman", monospace']{font-family: monospace !important}
*[style*='font-family: "Times Roman", sans-serif']{font-family: sans-serif !important}
*[style*='font-family: "Times Roman", serif']{font-family: serif !important}
*[style*='font-family: "Tlwg Mono", monospace']{font-family: monospace !important}
*[style*='font-family: "Tlwg Mono", sans-serif']{font-family: sans-serif !important}
*[style*='font-family: "Tlwg Mono", serif']{font-family: serif !important}
*[style*='font-family: "Tlwg Typewriter", monospace']{font-family: monospace !important}
*[style*='font-family: "Tlwg Typewriter", sans-serif']{font-family: sans-serif !important}
*[style*='font-family: "Tlwg Typewriter", serif']{font-family: serif !important}
*[style*='font-family: "Tlwg Typist", monospace']{font-family: monospace !important}
*[style*='font-family: "Tlwg Typist", sans-serif']{font-family: sans-serif !important}
*[style*='font-family: "Tlwg Typist", serif']{font-family: serif !important}
*[style*='font-family: "Tlwg Typo", monospace']{font-family: monospace !important}
*[style*='font-family: "Tlwg Typo", sans-serif']{font-family: sans-serif !important}
*[style*='font-family: "Tlwg Typo", serif']{font-family: serif !important}
*[style*='font-family: TlwgMono, monospace']{font-family: monospace !important}
*[style*='font-family: TlwgMono, sans-serif']{font-family: sans-serif !important}
*[style*='font-family: TlwgMono, serif']{font-family: serif !important}
*[style*='font-family: TlwgTypewriter, monospace']{font-family: monospace !important}
*[style*='font-family: TlwgTypewriter, sans-serif']{font-family: sans-serif !important}
*[style*='font-family: TlwgTypewriter, serif']{font-family: serif !important}
*[style*='font-family: Toledo, monospace']{font-family: monospace !important}
*[style*='font-family: Toledo, sans-serif']{font-family: sans-serif !important}
*[style*='font-family: Toledo, serif']{font-family: serif !important}
*[style*='font-family: "Traditional Arabic", monospace']{font-family: monospace !important}
*[style*='font-family: "Traditional Arabic", sans-serif']{font-family: sans-serif !important}
*[style*='font-family: "Traditional Arabic", serif']{font-family: serif !important}
*[style*='font-family: "Trajan Pro", monospace']{font-family: monospace !important}
*[style*='font-family: "Trajan Pro", sans-serif']{font-family: sans-serif !important}
*[style*='font-family: "Trajan Pro", serif']{font-family: serif !important}
*[style*='font-family: Trattatello, monospace']{font-family: monospace !important}
*[style*='font-family: Trattatello, sans-serif']{font-family: sans-serif !important}
*[style*='font-family: Trattatello, serif']{font-family: serif !important}
*[style*='font-family: "Trebuchet MS", monospace']{font-family: "Liberation Serif" !important}
*[style*='font-family: "Trebuchet MS", sans-serif']{font-family: "Liberation Serif" !important}
*[style*='font-family: "Trebuchet MS", serif']{font-family: "Liberation Serif" !important}
*[style*='font-family: "Trebuchet MS Bold", monospace']{font-family: monospace !important}
*[style*='font-family: "Trebuchet MS Bold", sans-serif']{font-family: sans-serif !important}
*[style*='font-family: "Trebuchet MS Bold", serif']{font-family: serif !important}
*[style*='font-family: Tunga, monospace']{font-family: monospace !important}
*[style*='font-family: Tunga, sans-serif']{font-family: sans-serif !important}
*[style*='font-family: Tunga, serif']{font-family: serif !important}
*[style*='font-family: "Tw Cen MT", monospace']{font-family: monospace !important}
*[style*='font-family: "Tw Cen MT", sans-serif']{font-family: sans-serif !important}
*[style*='font-family: "Tw Cen MT", serif']{font-family: serif !important}
*[style*='font-family: "Tw Cen MT Bold", monospace']{font-family: monospace !important}
*[style*='font-family: "Tw Cen MT Bold", sans-serif']{font-family: sans-serif !important}
*[style*='font-family: "Tw Cen MT Bold", serif']{font-family: serif !important}
*[style*='font-family: "Tw Cen MT Italic", monospace']{font-family: monospace !important}
*[style*='font-family: "Tw Cen MT Italic", sans-serif']{font-family: sans-serif !important}
*[style*='font-family: "Tw Cen MT Italic", serif']{font-family: serif !important}
*[style*='font-family: "URW Bookman L", monospace']{font-family: monospace !important}
*[style*='font-family: "URW Bookman L", sans-serif']{font-family: sans-serif !important}
*[style*='font-family: "URW Bookman L", serif']{font-family: serif !important}
*[style*='font-family: "URW Chancery L", monospace']{font-family: monospace !important}
*[style*='font-family: "URW Chancery L", sans-serif']{font-family: sans-serif !important}
*[style*='font-family: "URW Chancery L", serif']{font-family: serif !important}
*[style*='font-family: "URW Gothic L", monospace']{font-family: monospace !important}
*[style*='font-family: "URW Gothic L", sans-serif']{font-family: sans-serif !important}
*[style*='font-family: "URW Gothic L", serif']{font-family: serif !important}
*[style*='font-family: "URW Palladio L", monospace']{font-family: monospace !important}
*[style*='font-family: "URW Palladio L", sans-serif']{font-family: sans-serif !important}
*[style*='font-family: "URW Palladio L", serif']{font-family: serif !important}
*[style*='font-family: Ubuntu, monospace']{font-family: monospace !important}
*[style*='font-family: Ubuntu, sans-serif']{font-family: sans-serif !important}
*[style*='font-family: Ubuntu, serif']{font-family: serif !important}
*[style*='font-family: "Ubuntu Condensed", monospace']{font-family: monospace !important}
*[style*='font-family: "Ubuntu Condensed", sans-serif']{font-family: sans-serif !important}
*[style*='font-family: "Ubuntu Condensed", serif']{font-family: serif !important}
*[style*='font-family: "Ubuntu Mono", monospace']{font-family: monospace !important}
*[style*='font-family: "Ubuntu Mono", sans-serif']{font-family: sans-serif !important}
*[style*='font-family: "Ubuntu Mono", serif']{font-family: serif !important}
*[style*='font-family: Ukai, monospace']{font-family: monospace !important}
*[style*='font-family: Ukai, sans-serif']{font-family: sans-serif !important}
*[style*='font-family: Ukai, serif']{font-family: serif !important}
*[style*='font-family: "Ume Gothic", monospace']{font-family: monospace !important}
*[style*='font-family: "Ume Gothic", sans-serif']{font-family: sans-serif !important}
*[style*='font-family: "Ume Gothic", serif']{font-family: serif !important}
*[style*='font-family: "Ume Mincho", monospace']{font-family: monospace !important}
*[style*='font-family: "Ume Mincho", sans-serif']{font-family: sans-serif !important}
*[style*='font-family: "Ume Mincho", serif']{font-family: serif !important}
*[style*='font-family: "Ume P Gothic", monospace']{font-family: monospace !important}
*[style*='font-family: "Ume P Gothic", sans-serif']{font-family: sans-serif !important}
*[style*='font-family: "Ume P Gothic", serif']{font-family: serif !important}
*[style*='font-family: "Ume P Mincho", monospace']{font-family: monospace !important}
*[style*='font-family: "Ume P Mincho", sans-serif']{font-family: sans-serif !important}
*[style*='font-family: "Ume P Mincho", serif']{font-family: serif !important}
*[style*='font-family: "Ume UI Gothic", monospace']{font-family: monospace !important}
*[style*='font-family: "Ume UI Gothic", sans-serif']{font-family: sans-serif !important}
*[style*='font-family: "Ume UI Gothic", serif']{font-family: serif !important}
*[style*='font-family: Uming, monospace']{font-family: monospace !important}
*[style*='font-family: Uming, sans-serif']{font-family: sans-serif !important}
*[style*='font-family: Uming, serif']{font-family: serif !important}
*[style*='font-family: Umpush, monospace']{font-family: monospace !important}
*[style*='font-family: Umpush, sans-serif']{font-family: sans-serif !important}
*[style*='font-family: Umpush, serif']{font-family: serif !important}
*[style*='font-family: UnBatang, monospace']{font-family: monospace !important}
*[style*='font-family: UnBatang, sans-serif']{font-family: sans-serif !important}
*[style*='font-family: UnBatang, serif']{font-family: serif !important}
*[style*='font-family: UnDinaru, monospace']{font-family: monospace !important}
*[style*='font-family: UnDinaru, sans-serif']{font-family: sans-serif !important}
*[style*='font-family: UnDinaru, serif']{font-family: serif !important}
*[style*='font-family: UnDotum, monospace']{font-family: monospace !important}
*[style*='font-family: UnDotum, sans-serif']{font-family: sans-serif !important}
*[style*='font-family: UnDotum, serif']{font-family: serif !important}
*[style*='font-family: UnGraphic, monospace']{font-family: monospace !important}
*[style*='font-family: UnGraphic, sans-serif']{font-family: sans-serif !important}
*[style*='font-family: UnGraphic, serif']{font-family: serif !important}
*[style*='font-family: UnGungseo, monospace']{font-family: monospace !important}
*[style*='font-family: UnGungseo, sans-serif']{font-family: sans-serif !important}
*[style*='font-family: UnGungseo, serif']{font-family: serif !important}
*[style*='font-family: UnPilgi, monospace']{font-family: monospace !important}
*[style*='font-family: UnPilgi, sans-serif']{font-family: sans-serif !important}
*[style*='font-family: UnPilgi, serif']{font-family: serif !important}
*[style*='font-family: Untitled1, monospace']{font-family: monospace !important}
*[style*='font-family: Untitled1, sans-serif']{font-family: sans-serif !important}
*[style*='font-family: Untitled1, serif']{font-family: serif !important}
*[style*='font-family: "Urdu Typesetting", monospace']{font-family: monospace !important}
*[style*='font-family: "Urdu Typesetting", sans-serif']{font-family: sans-serif !important}
*[style*='font-family: "Urdu Typesetting", serif']{font-family: serif !important}
*[style*='font-family: Uroob, monospace']{font-family: monospace !important}
*[style*='font-family: Uroob, sans-serif']{font-family: sans-serif !important}
*[style*='font-family: Uroob, serif']{font-family: serif !important}
*[style*='font-family: Utkal, monospace']{font-family: monospace !important}
*[style*='font-family: Utkal, sans-serif']{font-family: sans-serif !important}
*[style*='font-family: Utkal, serif']{font-family: serif !important}
*[style*='font-family: Utopia, monospace']{font-family: monospace !important}
*[style*='font-family: Utopia, sans-serif']{font-family: sans-serif !important}
*[style*='font-family: Utopia, serif']{font-family: serif !important}
*[style*='font-family: Utsaah, monospace']{font-family: monospace !important}
*[style*='font-family: Utsaah, sans-serif']{font-family: sans-serif !important}
*[style*='font-family: Utsaah, serif']{font-family: serif !important}
*[style*='font-family: Valken, monospace']{font-family: monospace !important}
*[style*='font-family: Valken, sans-serif']{font-family: sans-serif !important}
*[style*='font-family: Valken, serif']{font-family: serif !important}
*[style*='font-family: Vani, monospace']{font-family: "Liberation Serif" !important}
*[style*='font-family: Vani, sans-serif']{font-family: "Liberation Serif" !important}
*[style*='font-family: Vani, serif']{font-family: "Liberation Serif" !important}
*[style*='font-family: Vemana2000, monospace']{font-family: monospace !important}
*[style*='font-family: Vemana2000, sans-serif']{font-family: sans-serif !important}
*[style*='font-family: Vemana2000, serif']{font-family: serif !important}
*[style*='font-family: Verdana, monospace']{font-family: "Liberation Serif" !important}
*[style*='font-family: Verdana, sans-serif']{font-family: "Liberation Serif" !important}
*[style*='font-family: Verdana, serif']{font-family: "Liberation Serif" !important}
*[style*='font-family: "Verdana Bold", monospace']{font-family: monospace !important}
*[style*='font-family: "Verdana Bold", sans-serif']{font-family: sans-serif !important}
*[style*='font-family: "Verdana Bold", serif']{font-family: serif !important}
*[style*='font-family: Vijaya, monospace']{font-family: "Liberation Serif" !important}
*[style*='font-family: Vijaya, sans-serif']{font-family: "Liberation Serif" !important}
*[style*='font-family: Vijaya, serif']{font-family: "Liberation Serif" !important}
*[style*='font-family: "Viner Hand ITC", monospace']{font-family: monospace !important}
*[style*='font-family: "Viner Hand ITC", sans-serif']{font-family: sans-serif !important}
*[style*='font-family: "Viner Hand ITC", serif']{font-family: serif !important}
*[style*='font-family: Vivaldi, monospace']{font-family: monospace !important}
*[style*='font-family: Vivaldi, sans-serif']{font-family: sans-serif !important}
*[style*='font-family: Vivaldi, serif']{font-family: serif !important}
*[style*='font-family: Vivian, monospace']{font-family: monospace !important}
*[style*='font-family: Vivian, sans-serif']{font-family: sans-serif !important}
*[style*='font-family: Vivian, serif']{font-family: serif !important}
*[style*='font-family: "Vladimir Script", monospace']{font-family: monospace !important}
*[style*='font-family: "Vladimir Script", sans-serif']{font-family: sans-serif !important}
*[style*='font-family: "Vladimir Script", serif']{font-family: serif !important}
*[style*='font-family: Vrinda, monospace']{font-family: monospace !important}
*[style*='font-family: Vrinda, sans-serif']{font-family: sans-serif !important}
*[style*='font-family: Vrinda, serif']{font-family: serif !important}
*[style*='font-family: Waree, monospace']{font-family: monospace !important}
*[style*='font-family: Waree, sans-serif']{font-family: sans-serif !important}
*[style*='font-family: Waree, serif']{font-family: serif !important}
*[style*='font-family: Waseem, monospace']{font-family: monospace !important}
*[style*='font-family: Waseem, sans-serif']{font-family: sans-serif !important}
*[style*='font-family: Waseem, serif']{font-family: serif !important}
*[style*='font-family: Waverly, monospace']{font-family: monospace !important}
*[style*='font-family: Waverly, sans-serif']{font-family: sans-serif !important}
*[style*='font-family: Waverly, serif']{font-family: serif !important}
*[style*='font-family: Webdings, monospace']{font-family: "Liberation Serif" !important}
*[style*='font-family: Webdings, sans-serif']{font-family: "Liberation Serif" !important}
*[style*='font-family: Webdings, serif']{font-family: "Liberation Serif" !important}
*[style*='font-family: "WenQuanYi Bitmap Song", monospace']{font-family: monospace !important}
*[style*='font-family: "WenQuanYi Bitmap Song", sans-serif']{font-family: sans-serif !important}
*[style*='font-family: "WenQuanYi Bitmap Song", serif']{font-family: serif !important}
*[style*='font-family: "WenQuanYi Micro Hei", monospace']{font-family: monospace !important}
*[style*='font-family: "WenQuanYi Micro Hei", sans-serif']{font-family: sans-serif !important}
*[style*='font-family: "WenQuanYi Micro Hei", serif']{font-family: serif !important}
*[style*='font-family: "WenQuanYi Micro Hei Mono", monospace']{font-family: monospace !important}
*[style*='font-family: "WenQuanYi Micro Hei Mono", sans-serif']{font-family: sans-serif !important}
*[style*='font-family: "WenQuanYi Micro Hei Mono", serif']{font-family: serif !important}
*[style*='font-family: "WenQuanYi Zen Hei", monospace']{font-family: monospace !important}
*[style*='font-family: "WenQuanYi Zen Hei", sans-serif']{font-family: sans-serif !important}
*[style*='font-family: "WenQuanYi Zen Hei", serif']{font-family: serif !important}
*[style*='font-family: "Whimsy TT", monospace']{font-family: monospace !important}
*[style*='font-family: "Whimsy TT", sans-serif']{font-family: sans-serif !important}
*[style*='font-family: "Whimsy TT", serif']{font-family: serif !important}
*[style*='font-family: "Wide Latin", monospace']{font-family: monospace !important}
*[style*='font-family: "Wide Latin", sans-serif']{font-family: sans-serif !important}
*[style*='font-family: "Wide Latin", serif']{font-family: serif !important}
*[style*='font-family: Wingdings, monospace']{font-family: "Liberation Serif" !important}
*[style*='font-family: Wingdings, sans-serif']{font-family: "Liberation Serif" !important}
*[style*='font-family: Wingdings, serif']{font-family: "Liberation Serif" !important}
*[style*='font-family: "Wingdings 2", monospace']{font-family: monospace !important}
*[style*='font-family: "Wingdings 2", sans-serif']{font-family: sans-serif !important}
*[style*='font-family: "Wingdings 2", serif']{font-family: serif !important}
*[style*='font-family: "Wingdings 3", monospace']{font-family: monospace !important}
*[style*='font-family: "Wingdings 3", sans-serif']{font-family: sans-serif !important}
*[style*='font-family: "Wingdings 3", serif']{font-family: serif !important}
*[style*='font-family: Woodcut, monospace']{font-family: monospace !important}
*[style*='font-family: Woodcut, sans-serif']{font-family: sans-serif !important}
*[style*='font-family: Woodcut, serif']{font-family: serif !important}
*[style*='font-family: X-Files, monospace']{font-family: monospace !important}
*[style*='font-family: X-Files, sans-serif']{font-family: sans-serif !important}
*[style*='font-family: X-Files, serif']{font-family: serif !important}
*[style*='font-family: "Year supply of fairy cakes", monospace']{font-family: monospace !important}
*[style*='font-family: "Year supply of fairy cakes", sans-serif']{font-family: sans-serif !important}
*[style*='font-family: "Year supply of fairy cakes", serif']{font-family: serif !important}
*[style*='font-family: "Yu Gothic", monospace']{font-family: "Liberation Serif" !important}
*[style*='font-family: "Yu Gothic", sans-serif']{font-family: "Liberation Serif" !important}
*[style*='font-family: "Yu Gothic", serif']{font-family: "Liberation Serif" !important}
*[style*='font-family: "Yu Mincho", monospace']{font-family: monospace !important}
*[style*='font-family: "Yu Mincho", sans-serif']{font-family: sans-serif !important}
*[style*='font-family: "Yu Mincho", serif']{font-family: serif !important}
*[style*='font-family: "Yuppy SC", monospace']{font-family: monospace !important}
*[style*='font-family: "Yuppy SC", sans-serif']{font-family: sans-serif !important}
*[style*='font-family: "Yuppy SC", serif']{font-family: serif !important}
*[style*='font-family: "Yuppy SC Regular", monospace']{font-family: monospace !important}
*[style*='font-family: "Yuppy SC Regular", sans-serif']{font-family: sans-serif !important}
*[style*='font-family: "Yuppy SC Regular", serif']{font-family: serif !important}
*[style*='font-family: "Yuppy TC", monospace']{font-family: monospace !important}
*[style*='font-family: "Yuppy TC", sans-serif']{font-family: sans-serif !important}
*[style*='font-family: "Yuppy TC", serif']{font-family: serif !important}
*[style*='font-family: "Yuppy TC Regular", monospace']{font-family: monospace !important}
*[style*='font-family: "Yuppy TC Regular", sans-serif']{font-family: sans-serif !important}
*[style*='font-family: "Yuppy TC Regular", serif']{font-family: serif !important}
*[style*='font-family: "Zapf Dingbats", monospace']{font-family: monospace !important}
*[style*='font-family: "Zapf Dingbats", sans-serif']{font-family: sans-serif !important}
*[style*='font-family: "Zapf Dingbats", serif']{font-family: serif !important}
*[style*='font-family: Zapfino, monospace']{font-family: monospace !important}
*[style*='font-family: Zapfino, sans-serif']{font-family: sans-serif !important}
*[style*='font-family: Zapfino, serif']{font-family: serif !important}
*[style*='font-family: Zawgyi-One, monospace']{font-family: monospace !important}
*[style*='font-family: Zawgyi-One, sans-serif']{font-family: sans-serif !important}
*[style*='font-family: Zawgyi-One, serif']{font-family: serif !important}
*[style*='font-family: gargi, monospace']{font-family: monospace !important}
*[style*='font-family: gargi, sans-serif']{font-family: sans-serif !important}
*[style*='font-family: gargi, serif']{font-family: serif !important}
*[style*='font-family: lklug, monospace']{font-family: monospace !important}
*[style*='font-family: lklug, sans-serif']{font-family: sans-serif !important}
*[style*='font-family: lklug, serif']{font-family: serif !important}
*[style*='font-family: mry_KacstQurn, monospace']{font-family: monospace !important}
*[style*='font-family: mry_KacstQurn, sans-serif']{font-family: sans-serif !important}
*[style*='font-family: mry_KacstQurn, serif']{font-family: serif !important}
*[style*='font-family: ori1Uni, monospace']{font-family: monospace !important}
*[style*='font-family: ori1Uni, sans-serif']{font-family: sans-serif !important}
*[style*='font-family: ori1Uni, serif']{font-family: serif !important}
*[style*='font-family: MingLiU_HKSCS-ExtB, monospace']{font-family: "Liberation Serif" !important}
*[style*='font-family: MingLiU_HKSCS-ExtB, sans-serif']{font-family: "Liberation Serif" !important}
*[style*='font-family: MingLiU_HKSCS-ExtB, serif']{font-family: "Liberation Serif" !important}
*[style*='font-family: "Miriam Fixed", monospace']{font-family: "Liberation Serif" !important}
*[style*='font-family: "Miriam Fixed", sans-serif']{font-family: "Liberation Serif" !important}
*[style*='font-family: "Miriam Fixed", serif']{font-family: "Liberation Serif" !important}
*[style*='font-family: MONO, monospace']{font-family: monospace !important}
*[style*='font-family: MONO, sans-serif']{font-family: sans-serif !important}
*[style*='font-family: MONO, serif']{font-family: serif !important}
*[style*='font-family: "GeoSlab 703 Lt BT", monospace']{font-family: "Liberation Serif" !important}
*[style*='font-family: "GeoSlab 703 Lt BT", sans-serif']{font-family: "Liberation Serif" !important}
*[style*='font-family: "GeoSlab 703 Lt BT", serif']{font-family: "Liberation Serif" !important}
*[style*='font-family: Coronet, monospace']{font-family: "Liberation Serif" !important}
*[style*='font-family: Coronet, sans-serif']{font-family: "Liberation Serif" !important}
*[style*='font-family: Coronet, serif']{font-family: "Liberation Serif" !important}
*[style*='font-family: Chaucer, monospace']{font-family: "Liberation Serif" !important}
*[style*='font-family: Chaucer, sans-serif']{font-family: "Liberation Serif" !important}
*[style*='font-family: Chaucer, serif']{font-family: "Liberation Serif" !important}
*[style*='font-family: Sherwood, monospace']{font-family: "Liberation Serif" !important}
*[style*='font-family: Sherwood, sans-serif']{font-family: "Liberation Serif" !important}
*[style*='font-family: Sherwood, serif']{font-family: "Liberation Serif" !important}
*[style*='font-family: "Antique Olive", monospace']{font-family: monospace !important}
*[style*='font-family: "Antique Olive", sans-serif']{font-family: sans-serif !important}
*[style*='font-family: "Antique Olive", serif']{font-family: serif !important}
*[style*='font-family: "GoudyHandtooled BT", monospace']{font-family: monospace !important}
*[style*='font-family: "GoudyHandtooled BT", sans-serif']{font-family: sans-serif !important}
*[style*='font-family: "GoudyHandtooled BT", serif']{font-family: serif !important}
*[style*='font-family: Poster, monospace']{font-family: monospace !important}
*[style*='font-family: Poster, sans-serif']{font-family: sans-serif !important}
*[style*='font-family: Poster, serif']{font-family: serif !important}
*[style*='font-family: "Geometr231 Lt BT", monospace']{font-family: "Liberation Serif" !important}
*[style*='font-family: "Geometr231 Lt BT", sans-serif']{font-family: "Liberation Serif" !important}
*[style*='font-family: "Geometr231 Lt BT", serif']{font-family: "Liberation Serif" !important}
*[style*='font-family: "Charter Bd BT", monospace']{font-family: "Liberation Serif" !important}
*[style*='font-family: "Charter Bd BT", sans-serif']{font-family: "Liberation Serif" !important}
*[style*='font-family: "Charter Bd BT", serif']{font-family: "Liberation Serif" !important}
*[style*='font-family: "Kaufmann Bd BT", monospace']{font-family: monospace !important}
*[style*='font-family: "Kaufmann Bd BT", sans-serif']{font-family: sans-serif !important}
*[style*='font-family: "Kaufmann Bd BT", serif']{font-family: serif !important}
*[style*='font-family: Boulder, monospace']{font-family: "Liberation Serif" !important}
*[style*='font-family: Boulder, sans-serif']{font-family: "Liberation Serif" !important}
*[style*='font-family: Boulder, serif']{font-family: "Liberation Serif" !important}
*[style*='font-family: "OzHandicraft BT", monospace']{font-family: monospace !important}
*[style*='font-family: "OzHandicraft BT", sans-serif']{font-family: sans-serif !important}
*[style*='font-family: "OzHandicraft BT", serif']{font-family: serif !important}
*[style*='font-family: "Mrs Eaves", monospace']{font-family: "Liberation Serif" !important}
*[style*='font-family: "Mrs Eaves", sans-serif']{font-family: "Liberation Serif" !important}
*[style*='font-family: "Mrs Eaves", serif']{font-family: "Liberation Serif" !important}
*[style*='font-family: GOTHAM, monospace']{font-family: monospace !important}
*[style*='font-family: GOTHAM, sans-serif']{font-family: sans-serif !important}
*[style*='font-family: GOTHAM, serif']{font-family: serif !important}
*[style*='font-family: Serifa, monospace']{font-family: monospace !important}
*[style*='font-family: Serifa, sans-serif']{font-family: sans-serif !important}
*[style*='font-family: Serifa, serif']{font-family: serif !important}
*[style*='font-family: "Eras Light ITC", monospace']{font-family: "Liberation Serif" !important}
*[style*='font-family: "Eras Light ITC", sans-serif']{font-family: "Liberation Serif" !important}
*[style*='font-family: "Eras Light ITC", serif']{font-family: "Liberation Serif" !important}
*[style*='font-family: "News Gothic", monospace']{font-family: monospace !important}
*[style*='font-family: "News Gothic", sans-serif']{font-family: sans-serif !important}
*[style*='font-family: "News Gothic", serif']{font-family: serif !important}
*[style*='font-family: HELV, monospace']{font-family: monospace !important}
*[style*='font-family: HELV, sans-serif']{font-family: sans-serif !important}
*[style*='font-family: HELV, serif']{font-family: serif !important}
*[style*='font-family: "Bremen Bd BT", monospace']{font-family: monospace !important}
*[style*='font-family: "Bremen Bd BT", sans-serif']{font-family: sans-serif !important}
*[style*='font-family: "Bremen Bd BT", serif']{font-family: serif !important}
*[style*='font-family: FONTIN, monospace']{font-family: "Liberation Serif" !important}
*[style*='font-family: FONTIN, sans-serif']{font-family: "Liberation Serif" !important}
*[style*='font-family: FONTIN, serif']{font-family: "Liberation Serif" !important}
*[style*='font-family: "LUCIDA GRANDE", monospace']{font-family: "Liberation Serif" !important}
*[style*='font-family: "LUCIDA GRANDE", sans-serif']{font-family: "Liberation Serif" !important}
*[style*='font-family: "LUCIDA GRANDE", serif']{font-family: "Liberation Serif" !important}
*[style*='font-family: "Arrus BT", monospace']{font-family: "Liberation Serif" !important}
*[style*='font-family: "Arrus BT", sans-serif']{font-family: "Liberation Serif" !important}
*[style*='font-family: "Arrus BT", serif']{font-family: "Liberation Serif" !important}
*[style*='font-family: "Franklin Gothic", monospace']{font-family: "Liberation Serif" !important}
*[style*='font-family: "Franklin Gothic", sans-serif']{font-family: "Liberation Serif" !important}
*[style*='font-family: "Franklin Gothic", serif']{font-family: "Liberation Serif" !important}
*[style*='font-family: "Santa Fe LET", monospace']{font-family: monospace !important}
*[style*='font-family: "Santa Fe LET", sans-serif']{font-family: sans-serif !important}
*[style*='font-family: "Santa Fe LET", serif']{font-family: serif !important}
*[style*='font-family: Cornerstone, monospace']{font-family: "Liberation Serif" !important}
*[style*='font-family: Cornerstone, sans-serif']{font-family: "Liberation Serif" !important}
*[style*='font-family: Cornerstone, serif']{font-family: "Liberation Serif" !important}
*[style*='font-family: ZWAdobeF, monospace']{font-family: monospace !important}
*[style*='font-family: ZWAdobeF, sans-serif']{font-family: sans-serif !important}
*[style*='font-family: ZWAdobeF, serif']{font-family: serif !important}
*[style*='font-family: "Hiragino Mincho ProN", monospace']{font-family: monospace !important}
*[style*='font-family: "Hiragino Mincho ProN", sans-serif']{font-family: sans-serif !important}
*[style*='font-family: "Hiragino Mincho ProN", serif']{font-family: serif !important}
*[style*='font-family: Vagabond, monospace']{font-family: "Liberation Serif" !important}
*[style*='font-family: Vagabond, sans-serif']{font-family: "Liberation Serif" !important}
*[style*='font-family: Vagabond, serif']{font-family: "Liberation Serif" !important}
*[style*='font-family: "Aurora Cn BT", monospace']{font-family: "Liberation Serif" !important}
*[style*='font-family: "Aurora Cn BT", sans-serif']{font-family: "Liberation Serif" !important}
*[style*='font-family: "Aurora Cn BT", serif']{font-family: "Liberation Serif" !important}
*[style*='font-family: Fruitger, monospace']{font-family: "Liberation Serif" !important}
*[style*='font-family: Fruitger, sans-serif']{font-family: "Liberation Serif" !important}
*[style*='font-family: Fruitger, serif']{font-family: "Liberation Serif" !important}
*[style*='font-family: "Kabel Ult BT", monospace']{font-family: monospace !important}
*[style*='font-family: "Kabel Ult BT", sans-serif']{font-family: sans-serif !important}
*[style*='font-family: "Kabel Ult BT", serif']{font-family: serif !important}
*[style*='font-family: Sceptre, monospace']{font-family: monospace !important}
*[style*='font-family: Sceptre, sans-serif']{font-family: sans-serif !important}
*[style*='font-family: Sceptre, serif']{font-family: serif !important}
*[style*='font-family: "Comic Sans", monospace']{font-family: "Liberation Serif" !important}
*[style*='font-family: "Comic Sans", sans-serif']{font-family: "Liberation Serif" !important}
*[style*='font-family: "Comic Sans", serif']{font-family: "Liberation Serif" !important}
*[style*='font-family: Fransiscan, monospace']{font-family: "Liberation Serif" !important}
*[style*='font-family: Fransiscan, sans-serif']{font-family: "Liberation Serif" !important}
*[style*='font-family: Fransiscan, serif']{font-family: "Liberation Serif" !important}
*[style*='font-family: "ChelthmITC Bk BT", monospace']{font-family: monospace !important}
*[style*='font-family: "ChelthmITC Bk BT", sans-serif']{font-family: sans-serif !important}
*[style*='font-family: "ChelthmITC Bk BT", serif']{font-family: serif !important}
*[style*='font-family: "Tw Cen MT Condensed", monospace']{font-family: "Liberation Serif" !important}
*[style*='font-family: "Tw Cen MT Condensed", sans-serif']{font-family: "Liberation Serif" !important}
*[style*='font-family: "Tw Cen MT Condensed", serif']{font-family: "Liberation Serif" !important}
*[style*='font-family: "Jazz LET", monospace']{font-family: monospace !important}
*[style*='font-family: "Jazz LET", sans-serif']{font-family: sans-serif !important}
*[style*='font-family: "Jazz LET", serif']{font-family: serif !important}
*[style*='font-family: "News GothicMT", monospace']{font-family: "Liberation Serif" !important}
*[style*='font-family: "News GothicMT", sans-serif']{font-family: "Liberation Serif" !important}
*[style*='font-family: "News GothicMT", serif']{font-family: "Liberation Serif" !important}
*[style*='font-family: Roman, monospace']{font-family: "Liberation Serif" !important}
*[style*='font-family: Roman, sans-serif']{font-family: "Liberation Serif" !important}
*[style*='font-family: Roman, serif']{font-family: "Liberation Serif" !important}
*[style*='font-family: "AvantGarde Md BT", monospace']{font-family: "Liberation Serif" !important}
*[style*='font-family: "AvantGarde Md BT", sans-serif']{font-family: "Liberation Serif" !important}
*[style*='font-family: "AvantGarde Md BT", serif']{font-family: "Liberation Serif" !important}
*[style*='font-family: "EngraversGothic BT", monospace']{font-family: "Liberation Serif" !important}
*[style*='font-family: "EngraversGothic BT", sans-serif']{font-family: "Liberation Serif" !important}
*[style*='font-family: "EngraversGothic BT", serif']{font-family: "Liberation Serif" !important}
*[style*='font-family: Pickwick, monospace']{font-family: "Liberation Serif" !important}
*[style*='font-family: Pickwick, sans-serif']{font-family: "Liberation Serif" !important}
*[style*='font-family: Pickwick, serif']{font-family: "Liberation Serif" !important}
*[style*='font-family: "Ribbon131 Bd BT", monospace']{font-family: "Liberation Serif" !important}
*[style*='font-family: "Ribbon131 Bd BT", sans-serif']{font-family: "Liberation Serif" !important}
*[style*='font-family: "Ribbon131 Bd BT", serif']{font-family: "Liberation Serif" !important}
*[style*='font-family: DELICIOUS, monospace']{font-family: monospace !important}
*[style*='font-family: DELICIOUS, sans-serif']{font-family: sans-serif !important}
*[style*='font-family: DELICIOUS, serif']{font-family: serif !important}
*[style*='font-family: EUROSTILE, monospace']{font-family: "Liberation Serif" !important}
*[style*='font-family: EUROSTILE, sans-serif']{font-family: "Liberation Serif" !important}
*[style*='font-family: EUROSTILE, serif']{font-family: "Liberation Serif" !important}
*[style*='font-family: Denmark, monospace']{font-family: monospace !important}
*[style*='font-family: Denmark, sans-serif']{font-family: sans-serif !important}
*[style*='font-family: Denmark, serif']{font-family: serif !important}
*[style*='font-family: "FuturaBlack BT", monospace']{font-family: "Liberation Serif" !important}
*[style*='font-family: "FuturaBlack BT", sans-serif']{font-family: "Liberation Serif" !important}
*[style*='font-family: "FuturaBlack BT", serif']{font-family: "Liberation Serif" !important}
*[style*='font-family: "Staccato222 BT", monospace']{font-family: "Liberation Serif" !important}
*[style*='font-family: "Staccato222 BT", sans-serif']{font-family: "Liberation Serif" !important}
*[style*='font-family: "Staccato222 BT", serif']{font-family: "Liberation Serif" !important}
*[style*='font-family: Pegasus, monospace']{font-family: "Liberation Serif" !important}
*[style*='font-family: Pegasus, sans-serif']{font-family: "Liberation Serif" !important}
*[style*='font-family: Pegasus, serif']{font-family: "Liberation Serif" !important}
*[style*='font-family: "Mona Lisa Solid ITC TT", monospace']{font-family: monospace !important}
*[style*='font-family: "Mona Lisa Solid ITC TT", sans-serif']{font-family: sans-serif !important}
*[style*='font-family: "Mona Lisa Solid ITC TT", serif']{font-family: serif !important}
*[style*='font-family: "Futura Bk BT", monospace']{font-family: "Liberation Serif" !important}
*[style*='font-family: "Futura Bk BT", sans-serif']{font-family: "Liberation Serif" !important}
*[style*='font-family: "Futura Bk BT", serif']{font-family: "Liberation Serif" !important}
*[style*='font-family: "Souvenir Lt BT", monospace']{font-family: monospace !important}
*[style*='font-family: "Souvenir Lt BT", sans-serif']{font-family: sans-serif !important}
*[style*='font-family: "Souvenir Lt BT", serif']{font-family: serif !important}
*[style*='font-family: Cezanne, monospace']{font-family: monospace !important}
*[style*='font-family: Cezanne, sans-serif']{font-family: sans-serif !important}
*[style*='font-family: Cezanne, serif']{font-family: serif !important}
*[style*='font-family: "Times New Roman PS", monospace']{font-family: "Liberation Serif" !important}
*[style*='font-family: "Times New Roman PS", sans-serif']{font-family: "Liberation Serif" !important}
*[style*='font-family: "Times New Roman PS", serif']{font-family: "Liberation Serif" !important}
*[style*='font-family: OSAKA, monospace']{font-family: monospace !important}
*[style*='font-family: OSAKA, sans-serif']{font-family: sans-serif !important}
*[style*='font-family: OSAKA, serif']{font-family: serif !important}
*[style*='font-family: "BernhardMod BT", monospace']{font-family: "Liberation Serif" !important}
*[style*='font-family: "BernhardMod BT", sans-serif']{font-family: "Liberation Serif" !important}
*[style*='font-family: "BernhardMod BT", serif']{font-family: "Liberation Serif" !important}
*[style*='font-family: "Geometr231 Hv BT", monospace']{font-family: "Liberation Serif" !important}
*[style*='font-family: "Geometr231 Hv BT", sans-serif']{font-family: "Liberation Serif" !important}
*[style*='font-family: "Geometr231 Hv BT", serif']{font-family: "Liberation Serif" !important}
*[style*='font-family: "MYRIAD PRO", monospace']{font-family: "Liberation Serif" !important}
*[style*='font-family: "MYRIAD PRO", sans-serif']{font-family: "Liberation Serif" !important}
*[style*='font-family: "MYRIAD PRO", serif']{font-family: "Liberation Serif" !important}
*[style*='font-family: "Lydian BT", monospace']{font-family: "Liberation Serif" !important}
*[style*='font-family: "Lydian BT", sans-serif']{font-family: "Liberation Serif" !important}
*[style*='font-family: "Lydian BT", serif']{font-family: "Liberation Serif" !important}
*[style*='font-family: Pythagoras, monospace']{font-family: "Liberation Serif" !important}
*[style*='font-family: Pythagoras, sans-serif']{font-family: "Liberation Serif" !important}
*[style*='font-family: Pythagoras, serif']{font-family: "Liberation Serif" !important}
*[style*='font-family: Storybook, monospace']{font-family: "Liberation Serif" !important}
*[style*='font-family: Storybook, sans-serif']{font-family: "Liberation Serif" !important}
*[style*='font-family: Storybook, serif']{font-family: "Liberation Serif" !important}
*[style*='font-family: "Synchro LET", monospace']{font-family: "Liberation Serif" !important}
*[style*='font-family: "Synchro LET", sans-serif']{font-family: "Liberation Serif" !important}
*[style*='font-family: "Synchro LET", serif']{font-family: "Liberation Serif" !important}
*[style*='font-family: NEVIS, monospace']{font-family: monospace !important}
*[style*='font-family: NEVIS, sans-serif']{font-family: sans-serif !important}
*[style*='font-family: NEVIS, serif']{font-family: serif !important}
*[style*='font-family: "CG Omega", monospace']{font-family: "Liberation Serif" !important}
*[style*='font-family: "CG Omega", sans-serif']{font-family: "Liberation Serif" !important}
*[style*='font-family: "CG Omega", serif']{font-family: "Liberation Serif" !important}
*[style*='font-family: "AmerType Md BT", monospace']{font-family: "Liberation Serif" !important}
*[style*='font-family: "AmerType Md BT", sans-serif']{font-family: "Liberation Serif" !important}
*[style*='font-family: "AmerType Md BT", serif']{font-family: "Liberation Serif" !important}
*[style*='font-family: "Old Century", monospace']{font-family: monospace !important}
*[style*='font-family: "Old Century", sans-serif']{font-family: sans-serif !important}
*[style*='font-family: "Old Century", serif']{font-family: serif !important}
*[style*='font-family: "Bitstream Vera Sans Mono", monospace']{font-family: "Liberation Serif" !important}
*[style*='font-family: "Bitstream Vera Sans Mono", sans-serif']{font-family: "Liberation Serif" !important}
*[style*='font-family: "Bitstream Vera Sans Mono", serif']{font-family: "Liberation Serif" !important}
*[style*='font-family: SILKSCREEN, monospace']{font-family: "Liberation Serif" !important}
*[style*='font-family: SILKSCREEN, sans-serif']{font-family: "Liberation Serif" !important}
*[style*='font-family: SILKSCREEN, serif']{font-family: "Liberation Serif" !important}
*[style*='font-family: "Academy Engraved LET", monospace']{font-family: "Liberation Serif" !important}
*[style*='font-family: "Academy Engraved LET", sans-serif']{font-family: "Liberation Serif" !important}
*[style*='font-family: "Academy Engraved LET", serif']{font-family: "Liberation Serif" !important}
*[style*='font-family: Calligrapher, monospace']{font-family: monospace !important}
*[style*='font-family: Calligrapher, sans-serif']{font-family: sans-serif !important}
*[style*='font-family: Calligrapher, serif']{font-family: serif !important}
*[style*='font-family: "Incised901 Bd BT", monospace']{font-family: monospace !important}
*[style*='font-family: "Incised901 Bd BT", sans-serif']{font-family: sans-serif !important}
*[style*='font-family: "Incised901 Bd BT", serif']{font-family: serif !important}
*[style*='font-family: "ShelleyVolante BT", monospace']{font-family: "Liberation Serif" !important}
*[style*='font-family: "ShelleyVolante BT", sans-serif']{font-family: "Liberation Serif" !important}
*[style*='font-family: "ShelleyVolante BT", serif']{font-family: "Liberation Serif" !important}
*[style*='font-family: "Lithograph Light", monospace']{font-family: "Liberation Serif" !important}
*[style*='font-family: "Lithograph Light", sans-serif']{font-family: "Liberation Serif" !important}
*[style*='font-family: "Lithograph Light", serif']{font-family: "Liberation Serif" !important}
*[style*='font-family: "Albertus Medium", monospace']{font-family: monospace !important}
*[style*='font-family: "Albertus Medium", sans-serif']{font-family: sans-serif !important}
*[style*='font-family: "Albertus Medium", serif']{font-family: serif !important}
*[style*='font-family: "Tw Cen MT Condensed Extra Bold", monospace']{font-family: monospace !important}
*[style*='font-family: "Tw Cen MT Condensed Extra Bold", sans-serif']{font-family: sans-serif !important}
*[style*='font-family: "Tw Cen MT Condensed Extra Bold", serif']{font-family: serif !important}
*[style*='font-family: Lithograph, monospace']{font-family: "Liberation Serif" !important}
*[style*='font-family: Lithograph, sans-serif']{font-family: "Liberation Serif" !important}
*[style*='font-family: Lithograph, serif']{font-family: "Liberation Serif" !important}
*[style*='font-family: "Geometr231 BT", monospace']{font-family: "Liberation Serif" !important}
*[style*='font-family: "Geometr231 BT", sans-serif']{font-family: "Liberation Serif" !important}
*[style*='font-family: "Geometr231 BT", serif']{font-family: "Liberation Serif" !important}
*[style*='font-family: "ARNO PRO", monospace']{font-family: monospace !important}
*[style*='font-family: "ARNO PRO", sans-serif']{font-family: sans-serif !important}
*[style*='font-family: "ARNO PRO", serif']{font-family: serif !important}
*[style*='font-family: MUSEO, monospace']{font-family: monospace !important}
*[style*='font-family: MUSEO, sans-serif']{font-family: sans-serif !important}
*[style*='font-family: MUSEO, serif']{font-family: serif !important}
*[style*='font-family: "Futura ZBlk BT", monospace']{font-family: monospace !important}
*[style*='font-family: "Futura ZBlk BT", sans-serif']{font-family: sans-serif !important}
*[style*='font-family: "Futura ZBlk BT", serif']{font-family: serif !important}
*[style*='font-family: "AvantGarde Bk BT", monospace']{font-family: monospace !important}
*[style*='font-family: "AvantGarde Bk BT", sans-serif']{font-family: sans-serif !important}
*[style*='font-family: "AvantGarde Bk BT", serif']{font-family: serif !important}
*[style*='font-family: Charlesworth, monospace']{font-family: "Liberation Serif" !important}
*[style*='font-family: Charlesworth, sans-serif']{font-family: "Liberation Serif" !important}
*[style*='font-family: Charlesworth, serif']{font-family: "Liberation Serif" !important}
*[style*='font-family: "Exotc350 Bd BT", monospace']{font-family: "Liberation Serif" !important}
*[style*='font-family: "Exotc350 Bd BT", sans-serif']{font-family: "Liberation Serif" !important}
*[style*='font-family: "Exotc350 Bd BT", serif']{font-family: "Liberation Serif" !important}
*[style*='font-family: "English 111 Vivace BT", monospace']{font-family: monospace !important}
*[style*='font-family: "English 111 Vivace BT", sans-serif']{font-family: sans-serif !important}
*[style*='font-family: "English 111 Vivace BT", serif']{font-family: serif !important}
*[style*='font-family: "Bodoni 72 Smallcaps", monospace']{font-family: "Liberation Serif" !important}
*[style*='font-family: "Bodoni 72 Smallcaps", sans-serif']{font-family: "Liberation Serif" !important}
*[style*='font-family: "Bodoni 72 Smallcaps", serif']{font-family: "Liberation Serif" !important}
*[style*='font-family: "FrnkGothITC Bk BT", monospace']{font-family: "Liberation Serif" !important}
*[style*='font-family: "FrnkGothITC Bk BT", sans-serif']{font-family: "Liberation Serif" !important}
*[style*='font-family: "FrnkGothITC Bk BT", serif']{font-family: "Liberation Serif" !important}
*[style*='font-family: "Adobe Garamond", monospace']{font-family: monospace !important}
*[style*='font-family: "Adobe Garamond", sans-serif']{font-family: sans-serif !important}
*[style*='font-family: "Adobe Garamond", serif']{font-family: serif !important}
*[style*='font-family: INTERSTATE, monospace']{font-family: "Liberation Serif" !important}
*[style*='font-family: INTERSTATE, sans-serif']{font-family: "Liberation Serif" !important}
*[style*='font-family: INTERSTATE, serif']{font-family: "Liberation Serif" !important}
*[style*='font-family: Technical, monospace']{font-family: "Liberation Serif" !important}
*[style*='font-family: Technical, sans-serif']{font-family: "Liberation Serif" !important}
*[style*='font-family: Technical, serif']{font-family: "Liberation Serif" !important}
*[style*='font-family: SCRIPTINA, monospace']{font-family: monospace !important}
*[style*='font-family: SCRIPTINA, sans-serif']{font-family: sans-serif !important}
*[style*='font-family: SCRIPTINA, serif']{font-family: serif !important}
*[style*='font-family: "DB LCD Temp", monospace']{font-family: monospace !important}
*[style*='font-family: "DB LCD Temp", sans-serif']{font-family: sans-serif !important}
*[style*='font-family: "DB LCD Temp", serif']{font-family: serif !important}
*[style*='font-family: "ZapfHumnst BT", monospace']{font-family: monospace !important}
*[style*='font-family: "ZapfHumnst BT", sans-serif']{font-family: sans-serif !important}
*[style*='font-family: "ZapfHumnst BT", serif']{font-family: serif !important}
*[style*='font-family: "Incised901 BT", monospace']{font-family: monospace !important}
*[style*='font-family: "Incised901 BT", sans-serif']{font-family: sans-serif !important}
*[style*='font-family: "Incised901 BT", serif']{font-family: serif !important}
*[style*='font-family: Market, monospace']{font-family: "Liberation Serif" !important}
*[style*='font-family: Market, sans-serif']{font-family: "Liberation Serif" !important}
*[style*='font-family: Market, serif']{font-family: "Liberation Serif" !important}
*[style*='font-family: Unicorn, monospace']{font-family: "Liberation Serif" !important}
*[style*='font-family: Unicorn, sans-serif']{font-family: "Liberation Serif" !important}
*[style*='font-family: Unicorn, serif']{font-family: "Liberation Serif" !important}
*[style*='font-family: AVENIR, monospace']{font-family: monospace !important}
*[style*='font-family: AVENIR, sans-serif']{font-family: sans-serif !important}
*[style*='font-family: AVENIR, serif']{font-family: serif !important}
*[style*='font-family: "CG Times", monospace']{font-family: "Liberation Serif" !important}
*[style*='font-family: "CG Times", sans-serif']{font-family: "Liberation Serif" !important}
*[style*='font-family: "CG Times", serif']{font-family: "Liberation Serif" !important}
*[style*='font-family: "Korinna BT", monospace']{font-family: "Liberation Serif" !important}
*[style*='font-family: "Korinna BT", sans-serif']{font-family: "Liberation Serif" !important}
*[style*='font-family: "Korinna BT", serif']{font-family: "Liberation Serif" !important}
*[style*='font-family: "Eras Medium ITC", monospace']{font-family: monospace !important}
*[style*='font-family: "Eras Medium ITC", sans-serif']{font-family: sans-serif !important}
*[style*='font-family: "Eras Medium ITC", serif']{font-family: serif !important}
*[style*='font-family: Jester, monospace']{font-family: "Liberation Serif" !important}
*[style*='font-family: Jester, sans-serif']{font-family: "Liberation Serif" !important}
*[style*='font-family: Jester, serif']{font-family: "Liberation Serif" !important}
*[style*='font-family: "PosterBodoni BT", monospace']{font-family: "Liberation Serif" !important}
*[style*='font-family: "PosterBodoni BT", sans-serif']{font-family: "Liberation Serif" !important}
*[style*='font-family: "PosterBodoni BT", serif']{font-family: "Liberation Serif" !important}
*[style*='font-family: "Matisse ITC", monospace']{font-family: monospace !important}
*[style*='font-family: "Matisse ITC", sans-serif']{font-family: sans-serif !important}
*[style*='font-family: "Matisse ITC", serif']{font-family: serif !important}
*[style*='font-family: Marigold, monospace']{font-family: monospace !important}
*[style*='font-family: Marigold, sans-serif']{font-family: sans-serif !important}
*[style*='font-family: Marigold, serif']{font-family: serif !important}
*[style*='font-family: "GeoSlab 703 XBd BT", monospace']{font-family: monospace !important}
*[style*='font-family: "GeoSlab 703 XBd BT", sans-serif']{font-family: sans-serif !important}
*[style*='font-family: "GeoSlab 703 XBd BT", serif']{font-family: serif !important}
*[style*='font-family: Univers, monospace']{font-family: monospace !important}
*[style*='font-family: Univers, sans-serif']{font-family: sans-serif !important}
*[style*='font-family: Univers, serif']{font-family: serif !important}
*[style*='font-family: "HoloLens MDL2 Assets", monospace']{font-family: "Liberation Serif" !important}
*[style*='font-family: "HoloLens MDL2 Assets", sans-serif']{font-family: "Liberation Serif" !important}
*[style*='font-family: "HoloLens MDL2 Assets", serif']{font-family: "Liberation Serif" !important}
*[style*='font-family: "Leelawadee UI", monospace']{font-family: "Liberation Serif" !important}
*[style*='font-family: "Leelawadee UI", sans-serif']{font-family: "Liberation Serif" !important}
*[style*='font-family: "Leelawadee UI", serif']{font-family: "Liberation Serif" !important}
</style>
<meta charset="UTF-8">
<meta name="viewport" content="width=device-width, initial-scale=1.0">
<title>Montre connectée DYNAMIC PULSE</title>

<link rel="preconnect" href="https://fonts.googleapis.com"> 
<link rel="preconnect" href="https://fonts.gstatic.com" crossorigin=""> 
<link href="https://fonts.googleapis.com/css2?family=Bebas+Neue&amp;family=Montserrat:ital,wght@1,900&amp;display=swap" rel="stylesheet">

<script src="script.js"></script>

<style>
  body {
    font-family: Arial, sans-serif;
    margin: 0;
    padding: 0;
    display: flex;
    flex-direction: column;
    align-items: center;
  }
  header {
    background-color: black;
    color: white;
    padding: 18px 0px;
    display: flex;
    gap: 15px;
    justify-content: center;
    width: 100%;
  }

  .header-container {
    background-color: black;
    display: flex;
    padding: 0px 25px;
    gap: 30px;
    align-items: center;
    flex-grow: 1;
    max-width: 1100px;
  }

  .logo {
    font-family: 'Bebas Neue', sans-serif;
    font-size: 38px;
  }

  .page-container {
    background-color: white;
    display: flex;
    justify-content: center;
    flex-direction: column;
    align-items: center;
    padding: 0px 25px;
    max-width: 1000px;
    margin-bottom: 40px;
  }

  #product-page {
    padding: 20px 0px;
    background-color: white;
    max-width: 900px;
    align-self: center;
    gap: 10px;
  }
  .product-image {
    width: 40%;
  }
  .product-image img {
    max-width: 100%;
    height: auto;
  }
  .product-details {
    width: 60%;
    padding-left: 20px;
  }
  #productTitle {
    display: block;
    font-size: 24px;
    color: #111;
    margin-bottom: 18px;
  }
  .product-rating {
    color: #ffa500; /* star rating color */
    margin-bottom: 35px;
  }
  .product-price {
    font-size: 36px;
    color: #B12704; /* price color */
    margin-bottom: 10px;
  }
  .product-description {
    color: #565959;
    line-height: 1.5;
    padding: 0px 40px;
  }

  #customer-review-text {
    color: #444444;
    font-size: 0.9em;
    padding-left: 15px;
  }

  .price-decimal {
    display: none;
  }

  .price-fraction, .price-symbol {
    font-size: 20px;
    vertical-align: top;
    padding-left: 2px;
    padding-top: 3px;
    display:inline-block;
  }

  h2 {
    font-size: 18px;
    color: black;
  }

  #product-description {
    font-size: 16px;
    line-height: 1.6em;
  }

  .display-none {
    display: none;
  }

  .display-flex {
    display: flex;
  }

  .captcha-container {
    display: flex;
    margin-top: 60px;
    justify-content: center;
  }

  .captcha {
    border: 1px solid #999999;
    width: 300px;
    padding: 30px;
    background-color: #F8F8F8;
  }

  .captcha-title {
    font-size: 20px;
    font-weight: bold;
    padding-bottom: 10px;
  }

  .flex-grow {
    flex-grow: 1;
  }

  .flex {
    display: flex;
    align-items: center;
  }

  .flex-justify-center {
    justify-content: center;
  }

  .login {
    font-size: 14px;
    cursor: pointer;
  }

  .search-bar {
        display: flex;
        align-items: center;
        width: 100%;
        max-width: 500px;
        height: 35px;
        border-radius: 20px; /* Cela donne des contours totalement arrondis */
        border: 1px solid #ccc;
        padding: 5px 10px;
        box-sizing: border-box;
        background-color: white;
    }

    .search-bar input {
        border: none;
        outline: none;
        flex-grow: 1;
        font-size: 12px;
    }

    .search-bar img {
        height: 20px;
        width: 20px;
        cursor: pointer;
    }

    .fil-ariane {
        font-size: 14px;
        margin-top: 15px;
        width: 100%;
    }

    .price-and-button-container {
        display: flex;
        gap: 25px;
    }

    .add-cart-button {
        display: flex;
        align-items: center;
        height: 40px;
        border-radius: 20px;
        border: 1px solid #ccc;
        padding: 8px 38px;
        box-sizing: border-box;
        background-color: red;
        color: white;
        font-weight: bold;
        cursor: pointer;
    }

    .add-cart-button:hover {
        background-color: #E00000
    }

    .advantages-container {
        background-color: #F7F7F7;
        margin-top: 15px;
        padding: 15px 25px;
        font-weight: bold;
        font-size: 15px;
        line-height: 2em;
    }

    .suggested-products-section {
        background-color: #F7F7F7;
        width: 100%;
        display: flex;
        align-items: center;
        justify-content: center;
        padding-top: 10px;
        padding-bottom: 60px;
    }

    .suggested-products-container {
        display: flex;
        flex-direction: column;
        padding: 20px 25px;
        max-width: 1000px;
        width: 100%;
    }

    .suggested-products-list-container {
      margin-top: 20px;
      display: flex;
      flex-wrap: wrap;
      width: 100%;
      gap: 20px;
    }

    .suggested-product-card {
      width: 280px;
      border: 1px solid #E0E0E0;
      padding: 16px;
      text-align: left;
      background-color: white;
      display: flex;
      flex-direction: column;
      cursor: pointer;
      text-decoration: none;
    }

    .suggested-product-card:hover {
      border: 1px solid #ffa500;
    }

    .suggested-product-image {
      height: 200px;
      padding-bottom: 16px;
      object-fit:contain;
      mix-blend-mode: multiply;
    }

    .suggested-title {
      overflow: hidden;
      display: -webkit-box;
      -webkit-line-clamp: 1; /* number of lines to show */
              line-clamp: 1; 
      -webkit-box-orient: vertical;
    }

    .suggested-product-rating {
      font-size: 14px;
    }

    .suggested-product-price {
      zoom: 0.8;
    }

    .footer {
      color: white;
      background-color: black;
      width: 100%;
      padding: 18px 0px;
      display: flex;
    }

    .footer-container {
      font-size: 13px;
      background-color: black;
      display: flex;
      flex-direction:column;
      padding: 0px 25px;
      flex-grow: 1;
      max-width: 1100px;
      gap: 15px;
    }

    .footer-logo {
      font-size: 30px;
    }
</style>
</head>
<body>

<header>
    <div class="header-container">
        <div class="logo">TECHSPORT</div>
        <div class="flex flex-grow flex-justify-center">
            <div class="search-bar">
                <input type="text" placeholder="montre sport homme" style="">
                <img src="https://codeavecjonathan.com/scraping/techsport/search-icon.png" alt="Search Icon">
            </div>
        </div>
        <div class="flex login" style="gap: 10px;">
            <img src="https://codeavecjonathan.com/scraping/techsport/profile-icon.png" height="24">
            <div>
                Bienvenue<br>
                <b>Se connecter / S'inscrire</b>    
            <div>
        </div>
    </div>
</div></div></header>

<noscript>
    <div class="captcha-container">
        <div class="captcha">
            <div class="captcha-title">Captcha</div>
            Ce site doit vérifier que vous n'êtes pas un bot.
        </div>
    </div>
</noscript>

<div class="page-container">
    <div class="fil-ariane">
        Accueil  &nbsp;/&nbsp;  Montres sport  &nbsp;/&nbsp;  <b>Montres sport homme</b>
    </div>
    <div id="product-page" class="display-flex">
        <div class="product-image">
            <img draggable="false" src="https://codeavecjonathan.com/scraping/techsport/img/dynamic-pulse.webp">
        </div>
        <div class="product-details">
            <span id="productTitle">DYNAMIC PULSE - Montre Sport Connectée pour une Vie Active et Connectée</span>
            <div class="product-rating">
              <span id="rating-popover" title="3,4 sur 5 étoiles">3,4 ★★★☆☆</span>
              <span id="customer-review-text">312 évaluations</span>
            </div>
            <div class="price-and-button-container">
                <div class="product-price">
                    <span class="price-whole">70</span><span class="price-fraction">99</span><span class="price-symbol">€</span>
                </div>
                <div class="add-cart-button">
                    Ajouter au panier
                </div>
            </div>
            <div class="advantages-container">
                ✔&nbsp;  En stock<br>
                ✔&nbsp;  Livraison gratuite<br>
                ✔&nbsp;  Garantie 1 an offerte<br>
            </div>
        </div>
    </div>
    <div class="product-description">
        <h2>Description du produit :</h2>
        <div id="product-description">
            <p><span>Découvrez la 'Dynamic Pulse', la montre sportive connectée qui allie style et fonctionnalité. Son écran de 1,85 pouces et ses cadrans personnalisables reflètent votre personnalité, tandis que ses 112 modes sportifs vous accompagnent dans toutes vos activités. Résistante à l'eau et équipée de fonctions Bluetooth, elle vous permet de rester connecté et de surveiller votre santé sans effort. Avec une batterie longue durée, la 'Dynamic Pulse' est l'accessoire idéal pour ceux qui mènent une vie active avec élégance.</span></p>
        </div>
    </div>
</div>
<div class="suggested-products-section">
    <div class="suggested-products-container">
        <h2 style="align-self: start; flex-grow: 1;">Produits similaires :</h2>
        <div class="suggested-products-list-container">

        
              <a class="suggested-product-card" href="index.html?id=fitness-pro" draggable="false">
                  <img src="https://codeavecjonathan.com/scraping/techsport/img/fitness-pro.png" alt="Montre connectée FITNESS PRO" class="suggested-product-image" draggable="false">
                  <div class="product-info">
                      <h2 class="product-title suggested-title">FITNESS PRO - La Montre Connectée Ultime pour les Passionnés de Fitness</h2>
                      <div class="product-rating suggested-product-rating">
                          <span id="rating-popover" title="4,1 sur 5 étoiles">4,1 ★★★★☆</span>
                          <span id="customer-review-text">357 évaluations</span>
                      </div>
                      <div class="product-price suggested-product-price">
                          <span class="price-whole">77<span class="price-decimal">,</span></span><span class="price-fraction">99</span><span class="price-symbol">€</span>
                      </div>
                  </div>
              </a>
              <a class="suggested-product-card" href="index.html?id=solar-sync" draggable="false">
                  <img src="https://codeavecjonathan.com/scraping/techsport/img/solar-sync.png" alt="Montre connectée SOLAR SYNC" class="suggested-product-image" draggable="false">
                  <div class="product-info">
                      <h2 class="product-title suggested-title">SOLAR SYNC - Montre Écologique et Connectée pour l'Aventurier Moderne</h2>
                      <div class="product-rating suggested-product-rating">
                          <span id="rating-popover" title="4,5 sur 5 étoiles">4,5 ★★★★★</span>
                          <span id="customer-review-text">405 évaluations</span>
                      </div>
                      <div class="product-price suggested-product-price">
                          <span class="price-whole">82<span class="price-decimal">,</span></span><span class="price-fraction">99</span><span class="price-symbol">€</span>
                      </div>
                  </div>
              </a>
              <a class="suggested-product-card" href="index.html?id=tech-wizard" draggable="false">
                  <img src="https://codeavecjonathan.com/scraping/techsport/img/tech-wizard.png" alt="Montre connectée TECH WIZARD" class="suggested-product-image" draggable="false">
                  <div class="product-info">
                      <h2 class="product-title suggested-title">TECH WIZARD - Montre Connectée pour les Technophiles Avertis</h2>
                      <div class="product-rating suggested-product-rating">
                          <span id="rating-popover" title="4,8 sur 5 étoiles">4,8 ★★★★★</span>
                          <span id="customer-review-text">659 évaluations</span>
                      </div>
                      <div class="product-price suggested-product-price">
                          <span class="price-whole">108<span class="price-decimal">,</span></span><span class="price-fraction">99</span><span class="price-symbol">€</span>
                      </div>
                  </div>
              </a></div>
    </div>
</div>

<div class="footer">
  <div class="footer-container">
    <div class="logo footer-logo">TECHSPORT</div>
    Site ecommerce fictif, à but éducatif pour apprendre le scraping en programmation.<br>
    Toutes les données de ce site (textes et images) ont été générées par l'intelligence artificielle (GPT4 et Midjourney).
  </div>
</div>



</body></html>
